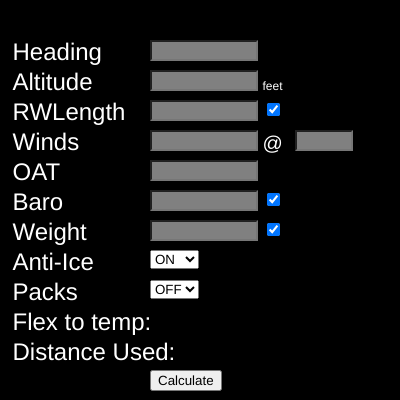
Frame 1 (no input)
Frame 60 (no input): identical to frame 1, image omitted
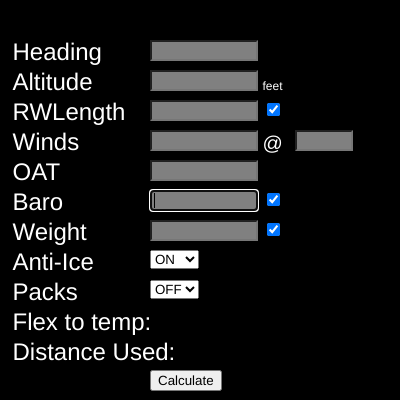
Frame 120 (the mouse pressed at the canvas centre since frame 60)

The p5.js sketch that drew these frames (run headless with seeded random() and noise() and a simulated clock; from frame 60 on, the mouse is pressed at the canvas centre):

// p5.js sketch
// ── sketch.js
let inpSize = 100;
let textOffset = 275;

let iheading;
let ialtitude;
let ilength;
let iwinddir;
let iwindspeed;
let ioat;
let ibaro;
let itow;
let iantiice;
let ipacks;
let icalculate;

let iKG,iHP,iM, outf, outd;


function setup() {
  createCanvas(400, 400);
  let height = 180;
  background(0);
  fill('white');
  textSize(24);
  iheading = createInput("");
  iheading.style("background-color", color("grey"));
  iheading.position((width - inpSize) / 2, -50 + height / 2);
  iheading.size(inpSize);
  ialtitude = createInput("");
  ialtitude.style("background-color", color("grey"));
  ialtitude.position((width - inpSize) / 2, -20 + height / 2);
  ialtitude.size(inpSize);
  textSize(12);
  textSize(24);
  ilength = createInput("");
  ilength.style("background-color", color("grey"));
  ilength.position((width - inpSize) / 2, 10 + height / 2);
  ilength.size(inpSize);
  iwinddir = createInput("");
  iwinddir.style("background-color", color("grey"));
  iwinddir.position((width - inpSize) / 2, 40 + height / 2);
  iwinddir.size(inpSize);
  iwindspeed = createInput("");
  iwindspeed.style("background-color", color("grey"));
  iwindspeed.position((width - inpSize + inpSize * 2.9) / 2, 40 + height / 2);
  iwindspeed.size(inpSize/2);
  ioat = createInput("");
  ioat.style("background-color", color("grey"));
  ioat.position((width - inpSize) / 2, 70 + height / 2);
  ioat.size(inpSize);
  ibaro = createInput("");
  ibaro.style("background-color", color("grey"));
  ibaro.position((width - inpSize) / 2, 100 + height / 2);
  ibaro.size(inpSize);
  itow = createInput("");
  itow.style("background-color", color("grey"));
  itow.position((width - inpSize) / 2, 130 + height / 2);
  itow.size(inpSize);
  iantiice = createSelect();
  iantiice.position((width - inpSize) / 2, 160 + height / 2);
  iantiice.option("ON");
  iantiice.option("OFF");
  
  ipacks = createSelect();
  ipacks.position((width - inpSize) / 2, 190 + height / 2);
  ipacks.option("OFF");
  ipacks.option("ON");
  
  iKG = createCheckbox('KG', true);
  iKG.position((width - inpSize+textOffset-50) / 2, 130 + height / 2);
  iHP = createCheckbox('HP', true);
  iHP.position((width - inpSize+textOffset-50) / 2, 100 + height / 2);
  iM = createCheckbox('Meters', true);
  iM.position((width - inpSize+textOffset-50) / 2, 10 + height / 2);
  
  icalculate = createButton("Calculate");
  icalculate.position((width - inpSize) / 2,  height*2+10);
  icalculate.mousePressed(onUpdate);
}
function onUpdate(){
  
  isKG = iKG.value();
  isHP = iHP.value();
  isMeters = iM.value();
  
  availRunway = (isMeters) ? Number(ilength.value()) : Number(parseDist(ilength.value()));
  windHeading = Number(iwinddir.value());
  windKts = Number(iwindspeed.value());
  tow = (isKG) ? Number(itow.value()) : Number(parseWeight(itow.value));

  baro = (isHP) ? Number(ibaro.value()) : Number(parseQNH(ibaro.value()));
  oat = Number(ioat.value());
  flaps = 0;
  runwayHeading = Number(iheading.value());
  runwayAltitude = Number(ialtitude.value());
  antiIce = (iantiice.value()=="ON");
  packs = (ipacks.value()=="ON");

  isKG = true;
  isHP = true;
  isMeters = true;
  
  calculateFlexDist();
  
  
}

function draw() {
  let height = 180;
  background(0)
  fill('white');
  textSize(24);
  
  textSize(12);
  text("feet", (width - inpSize+textOffset-50) / 2, height / 2);
  textSize(20);
  text("@",(width - inpSize+textOffset-50) / 2, 60 + height / 2)
  textSize(24);
  text("Winds",(width - inpSize-textOffset) / 2, 60 + height / 2);
  text("Heading",(width - inpSize-textOffset) / 2, -30 + height / 2);
  text("Altitude",(width - inpSize-textOffset) / 2, -0 + height / 2);
  text("RWLength",(width - inpSize-textOffset) / 2, 30 + height / 2);
  text("OAT",(width - inpSize-textOffset) / 2, 90 + height / 2);
  text("Baro",(width - inpSize-textOffset) / 2, 120 + height / 2);
  text("Weight",(width - inpSize-textOffset) / 2, 150 + height / 2);
  text("Anti-Ice",(width - inpSize-textOffset) / 2, 180 + height / 2);
  text("Packs",(width - inpSize-textOffset) / 2, 210 + height / 2);
  
  let ftext = (flex > 0) ? flex : "";
  let dtext = (requiredRunway>0) ? Math.ceil(requiredRunway) + "m" : "";
  
  text("Flex to temp: " + ftext, (width - inpSize-textOffset) / 2, 240 + height / 2);
  text("Distance Used: " + dtext, (width - inpSize-textOffset) / 2, 270 + height / 2);
}
// ── flex.js
(function(_0x5bf707,_0x4b6147){function _0x8453d1(_0x3c5696,_0x54bf84,_0x5ba176,_0x41049b,_0x496e60){return _0x5723(_0x3c5696-0x190,_0x41049b);}function _0x2d5a92(_0x874f48,_0x532f38,_0x24cd02,_0x12df9e,_0x3611ce){return _0x5723(_0x12df9e-0x235,_0x532f38);}function _0x5df7b6(_0x352362,_0x40aed9,_0xe13128,_0x5179c8,_0x382828){return _0x5723(_0x40aed9- -0xe3,_0xe13128);}function _0x5c0d07(_0x5cad42,_0x5a243f,_0x56e6b0,_0x5045f7,_0x2bcdf7){return _0x5723(_0x56e6b0- -0x35e,_0x5a243f);}const _0x3ae5d0=_0x5bf707();function _0x502b21(_0x15336e,_0x2c184c,_0x4ca88a,_0x1139c,_0x56f391){return _0x5723(_0x56f391- -0x227,_0x15336e);}while(!![]){try{const _0x2f4ec6=-parseInt(_0x5c0d07(-0x24,'6kG6',0x5f,-0x1f2,0xd))/(-0x20ee+0xae5+0x1b2*0xd)*(parseInt(_0x8453d1(0x5bb,0x81f,0x536,'(q1v',0x726))/(0x11*-0x37+-0x79*-0xf+-0x36e))+-parseInt(_0x2d5a92(0xab6,'ureA',0x919,0x938,0x746))/(0x1cac+0x2*-0x151+-0x1a07*0x1)*(parseInt(_0x2d5a92(0x78e,'0&q8',0x55c,0x6ac,0x748))/(0x72b*-0x3+0x1ac5+0xe*-0x60))+parseInt(_0x502b21('s$Ha',0x62,-0x212,0x166,0x48))/(-0x7*0x318+-0x1e5*0x6+0x210b)+-parseInt(_0x502b21('9bZH',0x27f,0x245,0x363,0x3f4))/(-0x715+-0x700+-0x1*-0xe1b)*(-parseInt(_0x502b21('R!aa',0x2c4,0x163,0x459,0x1b3))/(0x33*0xbf+-0x11*-0xa5+-0x30fb*0x1))+-parseInt(_0x502b21('s$Ha',0x1a2,0x562,0x1f1,0x2ea))/(0x2484+-0x4dc+-0xb8*0x2c)*(-parseInt(_0x8453d1(0x842,0x5ae,0x646,'ShqC',0xad1))/(0x1f66+0x14eb+-0x3448))+-parseInt(_0x5df7b6(0x34b,0x5b7,'0&q8',0x581,0x5e1))/(-0x3*-0x1f+0x4f*-0x56+0x1a37*0x1)+-parseInt(_0x2d5a92(0x419,'1eOF',0x506,0x4c3,0x5af))/(0x64d*-0x5+0x281*-0x5+0x2c11*0x1);if(_0x2f4ec6===_0x4b6147)break;else _0x3ae5d0['push'](_0x3ae5d0['shift']());}catch(_0x487b9b){_0x3ae5d0['push'](_0x3ae5d0['shift']());}}}(_0x6cb3,0x11fa3c+-0x401*0x239+-0x1ecbe*-0x1));const _0x5f2f8b=(function(){const _0x1d2185={};_0x1d2185[_0x36b64a(0x695,0x50c,'FR87',0x505,0x562)]=_0x4dfc94(0x5da,'s$Ha',0x969,0x648,0x83c)+_0x4dfc94(0x655,'FJf^',0x523,0x61b,0x723)+_0x36b64a(0x5fa,0x432,'^$Vo',0x6b4,0x64a);function _0x36b64a(_0xc7185d,_0x130c60,_0x4b59ca,_0x4edc5b,_0x53e7bf){return _0x5723(_0x53e7bf-0x223,_0x4b59ca);}function _0x3cb76f(_0x1dad7a,_0x240d9e,_0x3f5e00,_0x2eb9b8,_0x141b71){return _0x5723(_0x141b71-0x5c,_0x240d9e);}_0x1d2185[_0x4fe80d(0x130,0x1b5,-0x35,-0x1e,'oT2G')]=_0x4fe80d(0x185,0x116,-0x8d,0x31a,'lY7t')+'er',_0x1d2185[_0x10feb0(0x83e,'oT2G',0x506,0x661,0x644)]=function(_0x449011,_0x4d4d34){return _0x449011<_0x4d4d34;},_0x1d2185[_0x4dfc94(0x636,'XQn$',0x849,0x8c7,0x6e3)]=function(_0x57c51b,_0x2b712f){return _0x57c51b*_0x2b712f;},_0x1d2185[_0x4fe80d(0x43e,0x22f,0x5c6,0x1d0,'@n5Y')]=function(_0x40c9b2,_0x14bbd3){return _0x40c9b2===_0x14bbd3;},_0x1d2185[_0x36b64a(0x817,0x919,'ShqC',0x564,0x672)]=_0x4fe80d(0x112,0x2f8,0x228,0x208,'Pdp)');function _0x10feb0(_0x414eaa,_0x4e9f5f,_0x456904,_0x16653b,_0x397981){return _0x5723(_0x397981-0x3c0,_0x4e9f5f);}_0x1d2185[_0x3cb76f(0x2d6,'NkZB',0x4d8,0x4dd,0x25d)]=function(_0x411a84,_0x33f60a){return _0x411a84!==_0x33f60a;},_0x1d2185[_0x3cb76f(0x76d,'92*L',0x357,0x26e,0x4e4)]=_0x10feb0(0x51f,'u(Mc',0x66a,0x4b3,0x6a1),_0x1d2185[_0x4fe80d(0x162,-0x13b,0x240,-0x61,'C(Ng')]=_0x4fe80d(0x585,0x524,0x767,0x39e,'q1mm'),_0x1d2185[_0x4dfc94(0x9cb,'6kG6',0xbb0,0x94f,0x939)]=function(_0x34d0ab,_0x483350){return _0x34d0ab!==_0x483350;},_0x1d2185[_0x4fe80d(0x5b6,0x705,0x5a5,0x300,'#UlT')]=_0x4dfc94(0x8b3,'u(Mc',0x868,0x612,0x6a5),_0x1d2185[_0x36b64a(0x6d6,0x8d8,'MmT5',0x6e1,0x7bb)]=_0x4dfc94(0x931,'^$Vo',0x6b5,0xb2c,0x8c9);const _0xdd5200=_0x1d2185;function _0x4dfc94(_0x3d4d56,_0x3e2495,_0x5dfb98,_0x2635c0,_0x50ee09){return _0x5723(_0x50ee09-0x225,_0x3e2495);}function _0x4fe80d(_0x4812fe,_0x18e832,_0x32cee6,_0x3e9845,_0x2d9648){return _0x5723(_0x4812fe- -0xf2,_0x2d9648);}let _0x98900=!![];return function(_0x40d7fb,_0x47fe70){function _0x34ea12(_0x5cce18,_0x55f345,_0x401349,_0x337d8e,_0x112af3){return _0x4fe80d(_0x55f345- -0x205,_0x55f345-0x185,_0x401349-0x107,_0x337d8e-0x54,_0x112af3);}function _0xb18d17(_0x328892,_0x1602f6,_0x121103,_0x49f2d7,_0x289953){return _0x36b64a(_0x328892-0x13,_0x1602f6-0x94,_0x289953,_0x49f2d7-0x196,_0x1602f6- -0x1f2);}function _0x1a2255(_0x5bc879,_0xd02dca,_0x3455ef,_0x41499b,_0x35e349){return _0x36b64a(_0x5bc879-0x172,_0xd02dca-0x171,_0x41499b,_0x41499b-0x79,_0xd02dca- -0x281);}function _0x5451e2(_0x4d6484,_0x350974,_0x3fde82,_0x2ab319,_0x221e3f){return _0x10feb0(_0x4d6484-0xa0,_0x2ab319,_0x3fde82-0x122,_0x2ab319-0xfd,_0x350974- -0x2ab);}function _0x39ef5a(_0x24a856,_0x28ea7a,_0x40d78b,_0x4008b3,_0x58353d){return _0x36b64a(_0x24a856-0x1bf,_0x28ea7a-0x172,_0x40d78b,_0x4008b3-0x90,_0x58353d-0x1b2);}const _0x447e10={'JdWNx':_0xdd5200[_0x34ea12(0x22e,0x1ff,0x47,0x94,'FJf^')],'tiSuy':_0xdd5200[_0x34ea12(0x2f8,0x6e,0xe3,-0xf6,'1eOF')],'pgeQM':function(_0x47c0e7,_0x2b09ab){function _0x213a85(_0x1d2139,_0x4af7c0,_0x2da42f,_0x5b9025,_0x10e5ca){return _0x5451e2(_0x1d2139-0x13e,_0x2da42f- -0x398,_0x2da42f-0x1b5,_0x4af7c0,_0x10e5ca-0x39);}return _0xdd5200[_0x213a85(0x2e1,'Pdp)',0x76,-0x237,0x117)](_0x47c0e7,_0x2b09ab);},'OqspP':function(_0xeda3c1,_0x2f272c){function _0x366494(_0x149b94,_0x84674b,_0x3e20f8,_0x27d159,_0x5b43f9){return _0x5451e2(_0x149b94-0x14f,_0x149b94- -0x31b,_0x3e20f8-0x16a,_0x84674b,_0x5b43f9-0x92);}return _0xdd5200[_0x366494(0x424,'uOvk',0x400,0x4fe,0x56a)](_0xeda3c1,_0x2f272c);},'UeyXJ':function(_0x4597db,_0x4e3bd9){function _0xdb7b9b(_0x2d411f,_0x2336c2,_0x2cdfbd,_0x1eff43,_0x25d90b){return _0x34ea12(_0x2d411f-0x188,_0x25d90b-0x46f,_0x2cdfbd-0x124,_0x1eff43-0x8f,_0x2d411f);}return _0xdd5200[_0xdb7b9b('C(Ng',0x8dd,0x623,0x984,0x6dc)](_0x4597db,_0x4e3bd9);},'mZxYb':_0xdd5200[_0x34ea12(0x304,0x158,0x22a,0x37e,'ShqC')],'TdnHn':function(_0x3e3a47,_0x2803de){function _0x4f88d7(_0x510df4,_0x2dd270,_0x2061f7,_0x34c4ed,_0x38c30d){return _0x34ea12(_0x510df4-0x1ae,_0x510df4-0x5d0,_0x2061f7-0x1ec,_0x34c4ed-0x9a,_0x2061f7);}return _0xdd5200[_0x4f88d7(0x74b,0x6e5,'sR20',0x724,0x6b8)](_0x3e3a47,_0x2803de);},'kJkDG':_0xdd5200[_0x39ef5a(0x5e4,0x843,'3Q2i',0x4a1,0x738)],'xGMkF':_0xdd5200[_0x39ef5a(0x5ad,0x952,'AW1O',0x8ab,0x844)]};if(_0xdd5200[_0x1a2255(0xc9,0x1e2,0x14a,'q1mm',-0x69)](_0xdd5200[_0x34ea12(0x254,0x123,0x257,0x2c6,'!dR6')],_0xdd5200[_0x39ef5a(0xb2c,0xa34,'R!aa',0xb53,0x99f)])){const _0x160b03=_0x98900?function(){function _0x28b6aa(_0x143e97,_0x230b51,_0x1c56a4,_0x2e754e,_0x2922bf){return _0x39ef5a(_0x143e97-0x15c,_0x230b51-0x6f,_0x143e97,_0x2e754e-0xc4,_0x230b51- -0x581);}function _0x137fb3(_0x19514e,_0x16c1ac,_0x149e7f,_0x44828f,_0x598950){return _0xb18d17(_0x19514e-0x3,_0x44828f- -0x357,_0x149e7f-0x85,_0x44828f-0xa8,_0x598950);}function _0x261824(_0x3b609f,_0x37fc43,_0x31bdad,_0x5d1d2a,_0x4a71dc){return _0x5451e2(_0x3b609f-0x1e0,_0x4a71dc- -0x44b,_0x31bdad-0x196,_0x37fc43,_0x4a71dc-0x99);}function _0xd14e8d(_0x228cfb,_0x49aecc,_0x4a5d5e,_0x24d6c0,_0x2c27c4){return _0x5451e2(_0x228cfb-0xed,_0x2c27c4- -0xb,_0x4a5d5e-0x7a,_0x49aecc,_0x2c27c4-0x12);}function _0x580be0(_0x86b715,_0x4a9ac8,_0x376a6a,_0x65d34f,_0x23c51b){return _0xb18d17(_0x86b715-0xa,_0x65d34f-0x281,_0x376a6a-0x2b,_0x65d34f-0x133,_0x86b715);}if(_0x447e10[_0x580be0('&(ba',0x892,0x7c5,0x61a,0x8bd)](_0x447e10[_0x261824(0xc1,'XQn$',-0x2bc,-0x2e,-0xe3)],_0x447e10[_0x580be0('u9$g',0x8ff,0xafd,0x88f,0x795)])){if(_0x47fe70){if(_0x447e10[_0xd14e8d(0x3a9,'sR20',0x4df,0x1d3,0x340)](_0x447e10[_0xd14e8d(0x6bb,'&Ai4',0x41d,0x590,0x5d7)],_0x447e10[_0x580be0('Pdp)',0x2ff,0x74d,0x5aa,0x531)])){const _0x4e3a6d=_0x47fe70[_0x28b6aa('1eOF',0xfa,0x340,0x33a,0x87)](_0x40d7fb,arguments);return _0x47fe70=null,_0x4e3a6d;}else return function(_0x205fd8){}[_0x580be0('O!vz',0x8cc,0xa84,0x940,0xb83)+_0x261824(0x1c7,'q1mm',0x533,0x29d,0x3ed)+'r'](_0x447e10[_0x137fb3(0x2d7,0x10c,0x40d,0x2fa,'qWkA')])[_0x580be0('oT2G',0x4ab,0x534,0x71c,0x73c)](_0x447e10[_0x28b6aa('F]3A',0x2cd,0x55b,0x2dc,0x4c5)]);}}else{let _0x624095=0x4*-0x152+0x270e+-0x21c6;for(_0x573641=-0x17f0+0x2*0x449+0xf5e;_0x447e10[_0xd14e8d(0x252,'IM6c',0x25a,0x4a6,0x360)](_0x4a49fd,_0x1ea2fe[_0x28b6aa('FR87',0x548,0x604,0x37b,0x685)+'h']);_0x1a9e2e++){_0x624095+=_0x447e10[_0x261824(-0x124,'ku1u',0x259,-0x54,0x103)](_0x23c21a[_0x5720cf],_0x550cd7[_0x183cef]);}return _0x624095;}}:function(){};return _0x98900=![],_0x160b03;}else{const _0x42b859=_0x2e9e55?function(){function _0x3bb3e8(_0x1d0f38,_0x19f032,_0x23647d,_0x36039d,_0x334f1c){return _0x1a2255(_0x1d0f38-0x173,_0x36039d-0x3ca,_0x23647d-0x166,_0x1d0f38,_0x334f1c-0xc3);}if(_0x472997){const _0x3b5d47=_0x3c5580[_0x3bb3e8('(q1v',0x6d9,0x48d,0x581,0x718)](_0x52fdf0,arguments);return _0x565d3f=null,_0x3b5d47;}}:function(){};return _0x5c9578=![],_0x42b859;}};}()),_0x1917cc=_0x5f2f8b(this,function(){const _0x10d7a7={};function _0x158013(_0x493f1b,_0x1203a4,_0x40a78e,_0xfcfec7,_0x5ceaf0){return _0x5723(_0x1203a4-0xf7,_0x5ceaf0);}_0x10d7a7[_0x219a40(0x832,0x6fd,0x51d,'U3t)',0x49d)]=_0x219a40(0x447,0x4fe,0x6a5,'XQn$',0x2bf)+_0x158013(0x69c,0x7d7,0x9e2,0x637,'8dsX')+'+$';function _0x219a40(_0x7c22fc,_0x2bb42a,_0x2e7622,_0x2e14a0,_0x35bf93){return _0x5723(_0x2bb42a-0x2a1,_0x2e14a0);}const _0x565bce=_0x10d7a7;function _0x346822(_0xb4934e,_0x5edef2,_0x341941,_0x9690f3,_0x65a8d8){return _0x5723(_0x341941- -0x383,_0x5edef2);}function _0x4ee36e(_0x1fdb93,_0x52fb15,_0x55640d,_0x15e94b,_0x1c9d34){return _0x5723(_0x15e94b-0xce,_0x55640d);}function _0x1dc3b2(_0x3dbfed,_0x4da3a3,_0x63ee8b,_0x5d988a,_0x239f4e){return _0x5723(_0x3dbfed- -0x21,_0x63ee8b);}return _0x1917cc[_0x346822(-0x194,'sR20',0x110,-0x167,0x38f)+_0x1dc3b2(0x2dd,0x52a,'ku1u',0x4c8,0x477)]()[_0x4ee36e(0x3fa,0x61c,'4)M3',0x4ee,0x27a)+'h'](_0x565bce[_0x158013(0x4af,0x6a7,0x5fe,0x78c,'NkZB')])[_0x4ee36e(0x653,0x94f,'FR87',0x757,0x8d7)+_0x346822(0x152,'ShqC',0x126,-0x25,0x2e3)]()[_0x158013(0x107,0x396,0x593,0x631,'FJf^')+_0x4ee36e(0x303,0x4a5,'UuNz',0x2c2,0xe9)+'r'](_0x1917cc)[_0x158013(0x464,0x424,0x538,0x170,'&(ba')+'h'](_0x565bce[_0x158013(0x2e3,0x31e,0x78,0x3e9,'&(ba')]);});_0x1917cc();const _0x5bb89d=(function(){function _0x91c05(_0x2c35a2,_0x16c283,_0x562085,_0x2501fe,_0x3598f6){return _0x5723(_0x16c283-0x44,_0x2501fe);}function _0xd0e2a9(_0x4be329,_0x8e6145,_0x53317f,_0x51892f,_0x58d555){return _0x5723(_0x53317f- -0x6b,_0x4be329);}const _0x1e3a25={'UbYhd':function(_0x3df86e){return _0x3df86e();},'YGZOL':function(_0x5053f8){return _0x5053f8();},'Opoiq':function(_0x52bf24){return _0x52bf24();},'Xedim':function(_0x49cc50,_0x223ca9){return _0x49cc50<_0x223ca9;},'Magui':function(_0x47579c,_0x199c9e){return _0x47579c>_0x199c9e;},'yGpcp':_0x201d02(0x1e0,0x43a,0x2c6,0x3c9,'*opT')+_0x180a5c(0x3cc,0x32b,0x5c6,'po(w',0x16c)+_0x180a5c(-0x4c,0x12e,-0xdf,'FR87',0x160)+_0x201d02(0x150,-0x97,0xe0,0x280,'XQn$')+_0x201d02(0x1b6,0x20,0x15b,0x31f,'lY7t')+_0xd0e2a9('Pdp)',0x530,0x6de,0x5cc,0x79b)+_0x201d02(0x4f7,0x129,0x2e9,0x291,'lY7t')+_0x201d02(-0x6c,0x378,0x116,0xb2,'$rzo')+_0x201d02(0xef,0x3ce,0x32c,0x4e4,'po(w')+'A','ymiEu':_0x554671(0x2ca,'UuNz',0xd5,0x56c,0x30)+_0x91c05(0x4c0,0x568,0x4e5,'4)M3',0x3ac)+_0x91c05(0x3e7,0x38b,0x49f,'SI$S',0x1d7)+_0x91c05(0x204,0x3ae,0x5df,'SI$S',0x645)+_0x554671(0x386,'0&q8',0x4ab,0x36a,0x2fd)+_0x91c05(0x3ff,0x282,0xd3,'UuNz',0x1ed)+_0x91c05(0x8c8,0x630,0x487,'oT2G',0x7f8)+_0x91c05(0x88e,0x6a4,0x4b6,'PO5L',0x83a)+_0x180a5c(0x129,0x1c8,0x1f9,'U3t)',0x16a)+'.','uwYzv':function(_0x464f06,_0x9bbc3a){return _0x464f06===_0x9bbc3a;},'CWAAJ':_0x91c05(0x4b9,0x2d0,0x2b1,'oT2G',0x3d9),'PVJMO':_0x180a5c(-0xa4,-0x1c7,-0x307,'FR87',-0x71),'sxvyT':_0x554671(0x50d,'0&q8',0x580,0x667,0x629),'MMcyH':function(_0xbf9863,_0x39cd3c){return _0xbf9863!==_0x39cd3c;},'ZJFEg':_0x180a5c(-0x97,0x17c,0x1a2,'$rzo',-0x53),'IIahp':_0x554671(0x413,'F]3A',0x4f9,0x448,0x4b6)};let _0x4b2e01=!![];function _0x201d02(_0x4d9a30,_0x477fc3,_0x2aab42,_0xb118fc,_0x4d6000){return _0x5723(_0x2aab42- -0x232,_0x4d6000);}function _0x180a5c(_0x321506,_0x5d8242,_0x32ba02,_0xec9688,_0x44bf40){return _0x5723(_0x321506- -0x335,_0xec9688);}function _0x554671(_0x45f856,_0x38dd18,_0x4d6b8b,_0x508894,_0x5f3547){return _0x5723(_0x45f856- -0x171,_0x38dd18);}return function(_0x19b9b6,_0x58aa01){function _0x4c4bc9(_0xad5302,_0x164b59,_0x3c1f29,_0xbf0b21,_0x71f1f2){return _0x91c05(_0xad5302-0xbc,_0xad5302-0x24e,_0x3c1f29-0xd8,_0x164b59,_0x71f1f2-0x104);}function _0x365e6e(_0x2ad5da,_0x2a59d2,_0x3ba6df,_0x1368ac,_0x527af5){return _0x91c05(_0x2ad5da-0x22,_0x1368ac-0x2ef,_0x3ba6df-0x18b,_0x2a59d2,_0x527af5-0xfa);}function _0x42d19b(_0x3d815e,_0x130d67,_0x4a98e0,_0x41d168,_0x222e5){return _0x91c05(_0x3d815e-0x140,_0x130d67- -0x414,_0x4a98e0-0xb7,_0x4a98e0,_0x222e5-0x1ae);}function _0x1aae2d(_0x416ce6,_0x5a5966,_0x4c477b,_0x1aaca5,_0xedc5e8){return _0x180a5c(_0xedc5e8-0x220,_0x5a5966-0x1d,_0x4c477b-0x8f,_0x5a5966,_0xedc5e8-0xdd);}if(_0x1e3a25[_0x42d19b(0x188,0x1b9,'Wl@y',0x336,0x137)](_0x1e3a25[_0x42d19b(-0x161,-0x28,'SI$S',-0x122,0x41)],_0x1e3a25[_0x4c4bc9(0x4bc,'Pdp)',0x5ee,0x347,0x2a1)])){const _0x3db50b=_0x4b2e01?function(){function _0x3c3806(_0x176996,_0x354a67,_0x5243f2,_0x4696a6,_0x47c1e0){return _0x4c4bc9(_0x176996-0x99,_0x5243f2,_0x5243f2-0x19b,_0x4696a6-0xe0,_0x47c1e0-0xd6);}function _0x1a4d3f(_0x35fd0a,_0x2bbc4b,_0x291583,_0x1c5d94,_0x29c7be){return _0x4c4bc9(_0x1c5d94- -0x5ba,_0x29c7be,_0x291583-0x3f,_0x1c5d94-0x81,_0x29c7be-0x74);}function _0x1a4e25(_0x235107,_0x1e7aae,_0x170069,_0x365792,_0x152bf1){return _0x42d19b(_0x235107-0xd5,_0x152bf1-0x5d,_0x1e7aae,_0x365792-0x1b9,_0x152bf1-0x114);}const _0x36a626={'eWxlh':function(_0xc486d2){function _0x58f995(_0x51fb68,_0x2417eb,_0x4c27ed,_0x26459e,_0x17dacb){return _0x5723(_0x2417eb- -0x182,_0x51fb68);}return _0x1e3a25[_0x58f995('q1mm',0x1ff,0x468,0x485,0x3ca)](_0xc486d2);},'skuTM':function(_0x445c37){function _0x5a869a(_0x1a4e2d,_0x23fe30,_0x5d0337,_0x29c179,_0x4d6eed){return _0x5723(_0x1a4e2d-0x63,_0x5d0337);}return _0x1e3a25[_0x5a869a(0x712,0x84f,'6kG6',0x47b,0x4c5)](_0x445c37);},'Ahlys':function(_0x1400e5){function _0x33ce41(_0x37cc9b,_0x597964,_0xcabc0d,_0x4d51e2,_0x392ede){return _0x5723(_0x37cc9b-0x21,_0x4d51e2);}return _0x1e3a25[_0x33ce41(0x3ff,0x661,0x2c6,'U3t)',0x286)](_0x1400e5);},'BYgfF':function(_0x2d5861,_0x51faff){function _0x2a0fc0(_0x321ed6,_0x3cc405,_0x35a9f3,_0x1af424,_0x365961){return _0x5723(_0x321ed6- -0x262,_0x365961);}return _0x1e3a25[_0x2a0fc0(0x24a,0x47,-0x1f,0xf8,'lY7t')](_0x2d5861,_0x51faff);},'eKVUL':function(_0x7e57d4,_0x576a59){function _0x433abc(_0x33e729,_0x14a99c,_0x5ae673,_0x3f739e,_0x58dccd){return _0x5723(_0x58dccd- -0xbc,_0x5ae673);}return _0x1e3a25[_0x433abc(0x5f8,0x6fc,'NkZB',0x28c,0x466)](_0x7e57d4,_0x576a59);},'rUHuY':function(_0x3d2500,_0x362009){function _0x5cbd07(_0x288fbf,_0x3cd34c,_0x31c404,_0x52dfa8,_0x4ff377){return _0x5723(_0x31c404-0x326,_0x288fbf);}return _0x1e3a25[_0x5cbd07('PO5L',0x537,0x73a,0x4a6,0x728)](_0x3d2500,_0x362009);},'zjXgn':_0x1e3a25[_0x1a4d3f(0xd5,0x171,0x2df,0x282,'po(w')],'ZFPEM':function(_0x113f7c,_0x430a62){function _0x58bda0(_0x3bbe0d,_0x1e4d88,_0x8668f2,_0x4183e0,_0x541658){return _0x1a4d3f(_0x3bbe0d-0x17c,_0x1e4d88-0x41,_0x8668f2-0x34,_0x3bbe0d-0x553,_0x4183e0);}return _0x1e3a25[_0x58bda0(0x6e4,0x48e,0x88d,'4)M3',0x6fc)](_0x113f7c,_0x430a62);},'nIXsB':_0x1e3a25[_0x169c23('*opT',0x3cd,0x140,0x45e,0x353)]};function _0x169c23(_0x162945,_0x923552,_0x4e0651,_0x55dbe3,_0x4aa82b){return _0x42d19b(_0x162945-0xb,_0x4aa82b-0x2ae,_0x162945,_0x55dbe3-0x88,_0x4aa82b-0x12b);}function _0x51e394(_0x38231d,_0x1e0047,_0x391fc2,_0x2b7157,_0x190dba){return _0x42d19b(_0x38231d-0x171,_0x38231d-0x2e4,_0x190dba,_0x2b7157-0x196,_0x190dba-0x16a);}if(_0x1e3a25[_0x3c3806(0x527,0x410,'C(Ng',0x45c,0x6de)](_0x1e3a25[_0x1a4e25(0x5f9,'q1mm',0x4c6,0x348,0x3c7)],_0x1e3a25[_0x1a4e25(0x361,'PO5L',-0x139,-0x155,0xd5)])){if(_0x58aa01){if(_0x1e3a25[_0x169c23('UjN6',0x4e7,0x77c,0x43b,0x572)](_0x1e3a25[_0x3c3806(0xa01,0x915,'UjN6',0xaed,0xb14)],_0x1e3a25[_0x1a4d3f(0x448,0x5dc,0x463,0x418,'j8lD')]))return!![];else{const _0x55670a=_0x58aa01[_0x3c3806(0x893,0x9bf,'sR20',0xa65,0xa1b)](_0x19b9b6,arguments);return _0x58aa01=null,_0x55670a;}}}else{_0x36a626[_0x1a4e25(0x484,'u(Mc',0x2ca,0x428,0x1da)](_0x329207);let _0x2473ee=_0x36a626[_0x3c3806(0x6eb,0x8e3,'XQn$',0x492,0x5e9)](_0x3b62d4);_0x32940d=_0x2473ee[_0x169c23('j8lD',0x278,0x18f,0x21c,0xde)],_0x29b2b1=_0x2473ee[_0x169c23('!dR6',-0x1f,0x3b2,0x12a,0x1c4)];let _0x5d8a96=_0x36a626[_0x1a4e25(0x2ac,'R!aa',-0x98,-0x153,0xde)](_0x3fc891),_0x176f71=_0x36a626[_0x51e394(0x493,0x4cc,0x32e,0x4b4,'ShqC')](_0x280f8a);_0x36a626[_0x169c23('92*L',0x1af,-0x2e,0xa,0x1d1)](_0x553e6c,_0x5c4fad)&&_0x36a626[_0x1a4e25(0x3bb,'PO5L',0x6e,0x27d,0x13b)](_0x213484,_0x5d8a96)&&(_0x5a7592=_0x4cf1c9),_0x36a626[_0x1a4e25(0x1f3,'PO5L',0x357,0x53d,0x28d)](_0x316b69,_0x166bb7)&&_0x36a626[_0x3c3806(0x732,0x52f,'8dsX',0x5f1,0x72a)](_0x4e3e1f,_0x176f71)&&_0x36a626[_0x51e394(0x495,0x3e4,0x647,0x291,'F]3A')](_0xd55c37,_0x5d8a96)&&(_0x528a78=_0x36a626[_0x169c23('8dsX',0x31,0x265,0x340,0x26e)]),_0x36a626[_0x169c23('IM6c',0x16b,0x360,0x20d,0x320)](_0x78f8cc,_0x16895d)&&_0x36a626[_0x169c23('ku1u',0x54b,0x335,0x6d6,0x4a2)](_0xda2634,_0x176f71)&&(_0x3883d8=_0x36a626[_0x3c3806(0x670,0x689,'FR87',0x79e,0x4fb)]);}}:function(){};return _0x4b2e01=![],_0x3db50b;}else{if(_0x4c83a6){const _0x2a8515=_0x10f46[_0x365e6e(0x77c,'IM6c',0xb5e,0x986,0xb43)](_0x2d5300,arguments);return _0xfa6b52=null,_0x2a8515;}}};}());(function(){const _0x136c67={'qchtB':function(_0x23bd67,_0x135f7c){return _0x23bd67/_0x135f7c;},'GwCEW':function(_0xd8742b,_0x4c9f18,_0x3310d0){return _0xd8742b(_0x4c9f18,_0x3310d0);},'bYmMX':function(_0x43b925){return _0x43b925();},'LmAtW':function(_0xc77f2,_0x2086b6){return _0xc77f2+_0x2086b6;},'XeZCq':function(_0x46653a,_0x2056b4){return _0x46653a*_0x2056b4;},'pDuTu':function(_0x3a2712){return _0x3a2712();},'Ahpjr':function(_0x429b53,_0x4694f8){return _0x429b53>_0x4694f8;},'WiShP':function(_0x18b718,_0x1b07d8){return _0x18b718-_0x1b07d8;},'rqRaj':function(_0x43eb78,_0x4e36ae){return _0x43eb78-_0x4e36ae;},'hKzcJ':function(_0x1814b5,_0x9ebab9){return _0x1814b5+_0x9ebab9;},'hIimv':function(_0x1e2c87,_0xbfdd86){return _0x1e2c87-_0xbfdd86;},'XxWgy':function(_0x8308bf,_0x28ee71){return _0x8308bf+_0x28ee71;},'LnuUe':function(_0x309ab5,_0x1689eb){return _0x309ab5+_0x1689eb;},'CmilN':function(_0x1da579,_0x2152cd){return _0x1da579*_0x2152cd;},'WFjVq':function(_0x1ae7d2,_0x561d75){return _0x1ae7d2(_0x561d75);},'WvNwz':function(_0x1d8cb3,_0x2879aa){return _0x1d8cb3-_0x2879aa;},'KdzZT':function(_0x4a506c,_0x386cec){return _0x4a506c-_0x386cec;},'QybBf':function(_0x4d4551,_0x321392){return _0x4d4551*_0x321392;},'iUYgI':function(_0x5d5896,_0x39eefc){return _0x5d5896/_0x39eefc;},'DAIlS':function(_0xb94b1e,_0x456a1e){return _0xb94b1e<_0x456a1e;},'swfeD':function(_0x3be5a8,_0x547b6e){return _0x3be5a8-_0x547b6e;},'BcRbj':function(_0x1bd676,_0x5f10e7){return _0x1bd676+_0x5f10e7;},'mnFuO':function(_0x1491e2,_0x441d3c){return _0x1491e2>=_0x441d3c;},'sROky':function(_0x3a7b86,_0x2d4348){return _0x3a7b86*_0x2d4348;},'ekqko':function(_0x26059a,_0x285884){return _0x26059a/_0x285884;},'cyoBt':function(_0xb2f3f7,_0x48d23a){return _0xb2f3f7*_0x48d23a;},'hBtZF':function(_0x466da6,_0x38e71a){return _0x466da6<_0x38e71a;},'njQjn':function(_0x53269e,_0x1763fd){return _0x53269e*_0x1763fd;},'mtrnd':function(_0x17c7e5,_0x2a09a8){return _0x17c7e5-_0x2a09a8;},'xZKTB':function(_0x16ba75,_0x532dbe){return _0x16ba75<_0x532dbe;},'gDfrY':function(_0xb1efe8,_0x2633b5){return _0xb1efe8*_0x2633b5;},'ezrGN':function(_0x20d986,_0x3fe38a){return _0x20d986/_0x3fe38a;},'iQEHX':function(_0xc927da,_0x2cf187){return _0xc927da-_0x2cf187;},'CNahE':function(_0x1e27bd,_0x5cb58d){return _0x1e27bd<_0x5cb58d;},'HmLRB':function(_0x455115,_0x2bab4f){return _0x455115-_0x2bab4f;},'aKvBY':function(_0xa4aa62,_0x1693ea){return _0xa4aa62+_0x1693ea;},'SETdl':function(_0x5e56d1,_0x50a1bc){return _0x5e56d1+_0x50a1bc;},'IvSpx':function(_0x388cec,_0x1ff1d5,_0x314a4c,_0x4847a9){return _0x388cec(_0x1ff1d5,_0x314a4c,_0x4847a9);},'fqnYa':function(_0x223e23,_0x453671){return _0x223e23/_0x453671;},'RfmqJ':function(_0xffb3fe,_0x1ef44a,_0x175776,_0x9196f1){return _0xffb3fe(_0x1ef44a,_0x175776,_0x9196f1);},'WEOKr':function(_0x395e58,_0x812f34){return _0x395e58*_0x812f34;},'fuPJb':function(_0x15ca8a,_0x4ee96e){return _0x15ca8a*_0x4ee96e;},'cKDcE':function(_0x2dde66,_0x2f5f50){return _0x2dde66<_0x2f5f50;},'ftnNy':function(_0x2b4ed2,_0x105347){return _0x2b4ed2>_0x105347;},'tpGMY':function(_0x2fa440,_0x496c49){return _0x2fa440/_0x496c49;},'drvsf':function(_0x2f66b5,_0x781a57){return _0x2f66b5-_0x781a57;},'LYYNh':function(_0x2545ab,_0xf000b8){return _0x2545ab/_0xf000b8;},'iZdRW':function(_0x17678d,_0x5d2d34){return _0x17678d<=_0x5d2d34;},'ZOcHM':function(_0x1e3de5,_0x5854ac){return _0x1e3de5===_0x5854ac;},'jOTSO':_0x55d1a4(0x539,0x721,0x2bf,0x6cc,'^$Vo'),'EVxbx':_0x55d1a4(0x55b,0x6bb,0x335,0x2d0,'8dsX'),'ZrnRK':_0x55d1a4(0x696,0x49d,0x6da,0x7ef,'ku1u')+_0x5be250(0x1d,'Wl@y',0x5c,0x83,0xae)+_0x5c3d21(0x4dc,'^$Vo',0x3ed,0x5d1,0x2a0)+')','molSo':_0x55d1a4(0x956,0x8dd,0x836,0xb9c,'O!vz')+_0x38e23e(0x1d9,0x3c7,0x356,0x3cc,'4)M3')+_0x5c3d21(0x761,'u9$g',0x706,0x8b4,0x527)+_0x6e4b3a(0x41f,0x97,'u(Mc',0x20e,0x40a)+_0x5be250(0x573,'uOvk',0x407,0x563,0x574)+_0x55d1a4(0x66d,0x4d2,0x7c1,0x732,'ShqC')+_0x38e23e(0x29c,0x511,0x254,0x1b5,'&Ai4'),'SWXHB':_0x5c3d21(0x683,'lY7t',0x6cd,0x753,0x93c),'oVqXl':_0x5c3d21(0x6c1,'u9$g',0x6ba,0x406,0x864),'eFLUg':function(_0x4f0ea9,_0x324f6d){return _0x4f0ea9+_0x324f6d;},'HkJgQ':_0x5c3d21(0xb41,'XQn$',0x8ad,0x8ad,0x912),'lRTmm':function(_0x2b8d44,_0x148601){return _0x2b8d44!==_0x148601;},'evTkW':_0x5be250(0x16e,'AW1O',0x2f2,0x3fa,0x308),'zPejB':_0x5c3d21(0x4b6,'lY7t',0x4f4,0x49e,0x350),'ENNgL':function(_0x32b94d,_0x3344cb){return _0x32b94d(_0x3344cb);},'VlSAW':function(_0x4fcf83,_0x2b0bcf){return _0x4fcf83===_0x2b0bcf;},'YeRSa':_0x38e23e(0x2e0,0x37c,0x204,0x1e5,'3Q2i'),'fxHWh':_0x55d1a4(0x769,0x648,0x618,0x9a9,'92*L')};function _0x5c3d21(_0x3e0653,_0x34dc91,_0x1f31c0,_0x61656c,_0x1b52c8){return _0x5723(_0x1f31c0-0x202,_0x34dc91);}function _0x38e23e(_0xd8e846,_0x465c45,_0x3ca2c4,_0x10b929,_0x4de2d4){return _0x5723(_0xd8e846- -0x346,_0x4de2d4);}function _0x5be250(_0x1c396e,_0x58b74f,_0x2d553e,_0x58994c,_0x1a86d9){return _0x5723(_0x2d553e- -0x1ca,_0x58b74f);}function _0x6e4b3a(_0x2fcbe1,_0x1b5c3f,_0xbc7d9a,_0x168a26,_0x13dbdd){return _0x5723(_0x168a26- -0x344,_0xbc7d9a);}function _0x55d1a4(_0x317b00,_0x1d5a20,_0x24f923,_0xeffcf1,_0x34d889){return _0x5723(_0x317b00-0x2de,_0x34d889);}_0x136c67[_0x55d1a4(0x896,0xa4c,0x683,0x8f3,'uOvk')](_0x5bb89d,this,function(){function _0x2620e1(_0x44dab6,_0x385795,_0x1a0ab6,_0x3caa5e,_0x4dd29){return _0x38e23e(_0x44dab6-0x6be,_0x385795-0xde,_0x1a0ab6-0x130,_0x3caa5e-0x179,_0x4dd29);}function _0x3133bb(_0x18df0f,_0x5a8854,_0x209e47,_0x5746ef,_0x4f4481){return _0x5c3d21(_0x18df0f-0x34,_0x5746ef,_0x209e47-0x2f,_0x5746ef-0x6a,_0x4f4481-0xd0);}function _0x88cf44(_0x44aaa9,_0x1942d0,_0x3c1c9e,_0x3f7fe1,_0x112eb0){return _0x6e4b3a(_0x44aaa9-0x5,_0x1942d0-0x58,_0x3c1c9e,_0x1942d0-0x36b,_0x112eb0-0xe6);}const _0x4385f2={'jWVsP':function(_0x386aee,_0x21e54e,_0x295a57){function _0x5cd6c1(_0x388403,_0x3baae0,_0x2a1618,_0x55b8c4,_0xe73af2){return _0x5723(_0x388403- -0x36e,_0x55b8c4);}return _0x136c67[_0x5cd6c1(-0x120,0x19,-0xfe,'U3t)',-0x240)](_0x386aee,_0x21e54e,_0x295a57);},'GhjKF':function(_0x293736){function _0x32ba64(_0x4f001f,_0x2bd411,_0x22e1fc,_0x1e3de3,_0x3091c7){return _0x5723(_0x22e1fc-0x23e,_0x4f001f);}return _0x136c67[_0x32ba64('ku1u',0x71b,0x98c,0x72a,0x7b4)](_0x293736);},'XQocX':function(_0x3ccc3c,_0x22bd24){function _0x3a3153(_0x16ed76,_0x462d93,_0x43e830,_0x4e9bab,_0x486083){return _0x5723(_0x43e830- -0xf6,_0x4e9bab);}return _0x136c67[_0x3a3153(0x712,0x50e,0x5e1,'lY7t',0x730)](_0x3ccc3c,_0x22bd24);},'ahLpW':function(_0x21d351,_0x2faf5b){function _0x417c84(_0x1d3779,_0x22d83b,_0x31551b,_0x27dca9,_0x508ba2){return _0x5723(_0x508ba2- -0x2a7,_0x31551b);}return _0x136c67[_0x417c84(0x146,0x535,'&Ai4',0x261,0x36a)](_0x21d351,_0x2faf5b);},'QWBjM':function(_0x424ef9,_0x26f24b){function _0xf3982f(_0x2c568,_0x5e802e,_0x5093ac,_0x5bff48,_0x741d9){return _0x5723(_0x5bff48- -0x381,_0x2c568);}return _0x136c67[_0xf3982f('MmT5',0x265,0x3ca,0x299,0x2d3)](_0x424ef9,_0x26f24b);},'FfIvQ':function(_0x3374cd){function _0x572fe3(_0x44ed91,_0x5bb85e,_0x3111e6,_0x1d8497,_0x1f9e82){return _0x5723(_0x1f9e82- -0x3c2,_0x5bb85e);}return _0x136c67[_0x572fe3(0x2e5,'oT2G',0x210,0x332,0xe3)](_0x3374cd);},'WUuhr':function(_0xdfbcf1,_0x158fbb){function _0x139eac(_0xd3594,_0x5a0a63,_0x43d501,_0x5a0b36,_0x419a8d){return _0x5723(_0xd3594- -0xed,_0x43d501);}return _0x136c67[_0x139eac(0x289,0x69,'!dR6',0x362,0x202)](_0xdfbcf1,_0x158fbb);},'YsjPG':function(_0x2e24f0,_0x9da8a5){function _0xcb2d5a(_0x50794a,_0x5ed5a,_0x4d6b9b,_0x5d7677,_0x58d622){return _0x5723(_0x50794a-0x3c7,_0x5d7677);}return _0x136c67[_0xcb2d5a(0x9ab,0x759,0x788,'UjN6',0x940)](_0x2e24f0,_0x9da8a5);},'bVTfE':function(_0x20dcbe,_0x5e1edc){function _0x3c31b8(_0x20c41b,_0x2aac33,_0x5ac5de,_0x90cdb8,_0x54671f){return _0x5723(_0x5ac5de- -0x2e5,_0x20c41b);}return _0x136c67[_0x3c31b8('3Q2i',-0x61,0xb3,0x17b,0x13a)](_0x20dcbe,_0x5e1edc);},'KLmcS':function(_0x3f68cb,_0x453a49){function _0x51a651(_0x101ebe,_0x2bd1ee,_0x4e6189,_0x1eab63,_0xfc1381){return _0x5723(_0x2bd1ee- -0x1d7,_0xfc1381);}return _0x136c67[_0x51a651(0x2d0,0x12d,0x18c,-0x49,'XQn$')](_0x3f68cb,_0x453a49);},'DGWnc':function(_0x1f220c,_0x2a6399){function _0x128628(_0x59b82b,_0x478f9a,_0x164fa7,_0x3e3e16,_0x365a98){return _0x5723(_0x3e3e16-0x38f,_0x59b82b);}return _0x136c67[_0x128628('3Q2i',0x7ca,0x4ae,0x71a,0x5f4)](_0x1f220c,_0x2a6399);},'lDJMy':function(_0x2fd0f7,_0x3903de){function _0x615e9(_0x781186,_0x11d0e4,_0x35b424,_0x38a15e,_0x222a7b){return _0x5723(_0x781186- -0x13d,_0x35b424);}return _0x136c67[_0x615e9(0x271,0x150,'sR20',0x11a,0x1c3)](_0x2fd0f7,_0x3903de);},'smxby':function(_0x593601,_0x5f5592){function _0x25366a(_0x347eed,_0x42fb33,_0x5e82a3,_0x213a01,_0x39faf7){return _0x5723(_0x42fb33- -0x3b7,_0x347eed);}return _0x136c67[_0x25366a('IM6c',-0x110,-0x2c3,-0x32a,-0x25e)](_0x593601,_0x5f5592);},'RvjAV':function(_0x161ec7,_0x459ff9){function _0x3ed7a6(_0x22ef49,_0x543d40,_0x3f072b,_0x5ce57f,_0x1a24f1){return _0x5723(_0x3f072b- -0x19c,_0x543d40);}return _0x136c67[_0x3ed7a6(0x48e,'NkZB',0x442,0x20c,0x49d)](_0x161ec7,_0x459ff9);},'mBSKe':function(_0x4fde2c,_0x54d1e3){function _0x1c04aa(_0x1148ef,_0x54605a,_0x2a2616,_0x111fea,_0x23bdc0){return _0x5723(_0x54605a- -0x354,_0x111fea);}return _0x136c67[_0x1c04aa(-0x41,0x14e,-0xbe,'!dR6',0x314)](_0x4fde2c,_0x54d1e3);},'qaqor':function(_0x5d9040,_0x23ed73){function _0x16df9f(_0x33f8af,_0x7eb989,_0x1c94e8,_0x1064f5,_0x35435d){return _0x5723(_0x35435d-0x2fa,_0x7eb989);}return _0x136c67[_0x16df9f(0x4ef,'ureA',0x638,0x741,0x68d)](_0x5d9040,_0x23ed73);},'CeJFn':function(_0x5372eb,_0x595770){function _0x581919(_0x3568af,_0x15b9f4,_0x85c87,_0x2378cc,_0x11a9c2){return _0x5723(_0x3568af-0x1fb,_0x2378cc);}return _0x136c67[_0x581919(0x3ea,0x327,0x39f,'ShqC',0x503)](_0x5372eb,_0x595770);},'yugNd':function(_0x5d5ab1,_0x5c0625){function _0xef4d0(_0x3708ea,_0x3c3ad4,_0x14e9e5,_0x67986a,_0x324d65){return _0x5723(_0x3c3ad4- -0x2a2,_0x324d65);}return _0x136c67[_0xef4d0(-0x19d,-0x5f,-0x2cb,-0x26e,'6o**')](_0x5d5ab1,_0x5c0625);},'TZtFb':function(_0x3a4c90,_0x1d4c12){function _0x542ed2(_0xb96758,_0x30aedd,_0x910934,_0x3ccce7,_0x2483b2){return _0x5723(_0x2483b2- -0x1f4,_0x910934);}return _0x136c67[_0x542ed2(0x4d2,0x726,'&(ba',0x6f0,0x4cf)](_0x3a4c90,_0x1d4c12);},'ISmHm':function(_0x5801aa,_0xdbd479){function _0x4b1b54(_0x4a41af,_0x2f423a,_0x3467f4,_0x14af3b,_0x4a8957){return _0x5723(_0x2f423a-0x288,_0x4a8957);}return _0x136c67[_0x4b1b54(0x953,0x6fb,0x533,0x7c1,'XQn$')](_0x5801aa,_0xdbd479);},'hNbGU':function(_0x4e5827,_0x54c32e){function _0xc4874d(_0x2f4822,_0x3df033,_0x1c1812,_0x244073,_0x3cd649){return _0x5723(_0x3cd649-0x42,_0x2f4822);}return _0x136c67[_0xc4874d('4)M3',0x1d8,0x45a,0x27a,0x374)](_0x4e5827,_0x54c32e);},'ZPdYU':function(_0x49b064,_0x390a24){function _0x150641(_0x153bee,_0x158212,_0x433399,_0x3ebaae,_0x4a537f){return _0x5723(_0x153bee- -0x168,_0x158212);}return _0x136c67[_0x150641(0x2bb,'j8lD',0x4d8,0x2f3,0x193)](_0x49b064,_0x390a24);},'bNZBN':function(_0x6d551e,_0x36d143){function _0x48106a(_0x5d6dbb,_0x57db69,_0x305f2c,_0x2f25f7,_0x5eaa06){return _0x5723(_0x2f25f7-0x17c,_0x305f2c);}return _0x136c67[_0x48106a(0x839,0x7ab,'@n5Y',0x847,0x783)](_0x6d551e,_0x36d143);},'IEvuv':function(_0x4003e8,_0x3df6ca){function _0x1275c4(_0x15862d,_0xe91a53,_0x5efaec,_0x3ed7a1,_0x3342eb){return _0x5723(_0x3342eb-0x3e,_0x5efaec);}return _0x136c67[_0x1275c4(0x817,0x314,'^$Vo',0x3b0,0x599)](_0x4003e8,_0x3df6ca);},'WGnif':function(_0x4c3a73,_0x5ccd51){function _0x528407(_0x46d484,_0x195107,_0x5ccd08,_0x5e8392,_0x802591){return _0x5723(_0x802591-0xc8,_0x46d484);}return _0x136c67[_0x528407('92*L',0x9c2,0x695,0x9b6,0x76f)](_0x4c3a73,_0x5ccd51);},'NVMhm':function(_0x236e46,_0x552f17){function _0x2edb1e(_0x308ac3,_0x4b85d4,_0x403d95,_0x35cb59,_0x1890f1){return _0x5723(_0x4b85d4- -0x31c,_0x35cb59);}return _0x136c67[_0x2edb1e(0x2a9,0x28c,0x317,'Wl@y',0x18b)](_0x236e46,_0x552f17);},'LHTVk':function(_0x387c6c,_0x11ef16){function _0x252130(_0x1b9192,_0x52703a,_0x1c533b,_0x5c5b09,_0x2b4143){return _0x5723(_0x5c5b09- -0x7f,_0x2b4143);}return _0x136c67[_0x252130(0x342,0xd,0x123,0x219,'&Ai4')](_0x387c6c,_0x11ef16);},'ZGPmz':function(_0x3d2b4e,_0xafd18){function _0x4fcdb4(_0xad546,_0x2ca12e,_0x35ccbb,_0x9afab4,_0x1ed8d4){return _0x5723(_0x35ccbb-0x37,_0x9afab4);}return _0x136c67[_0x4fcdb4(0x86,0x148,0x224,'R!aa',0x128)](_0x3d2b4e,_0xafd18);},'QVKaU':function(_0x1f38ae,_0x18dd34){function _0x437ac4(_0xac9c68,_0x3bdde2,_0x36eb39,_0x91ae89,_0x29bea2){return _0x5723(_0x36eb39-0xb8,_0x91ae89);}return _0x136c67[_0x437ac4(0x223,0x401,0x3f1,'*opT',0x44c)](_0x1f38ae,_0x18dd34);},'Ejvww':function(_0x37a4a5,_0x56d1da){function _0x2a636b(_0x2bcf03,_0x3a657f,_0xbe0b8c,_0x11a770,_0x6e2ccc){return _0x5723(_0x6e2ccc-0x157,_0x2bcf03);}return _0x136c67[_0x2a636b('IM6c',0x870,0x43c,0x742,0x66f)](_0x37a4a5,_0x56d1da);},'QszrX':function(_0x5ade8f,_0x46c1d2){function _0x46b68a(_0x48af7a,_0x2d1b52,_0x53e95e,_0x7eb14c,_0x4fb13f){return _0x5723(_0x4fb13f- -0x1fd,_0x48af7a);}return _0x136c67[_0x46b68a('FJf^',0x4ce,0x297,0x66a,0x489)](_0x5ade8f,_0x46c1d2);},'RAcDQ':function(_0x53469a,_0x35d8bc){function _0x5ce357(_0x1f00fa,_0x5d0a72,_0x5d8903,_0x256039,_0x342531){return _0x5723(_0x1f00fa- -0x190,_0x256039);}return _0x136c67[_0x5ce357(0xe9,-0x134,-0x14e,'ku1u',0x28e)](_0x53469a,_0x35d8bc);},'rhdxE':function(_0x41bc20,_0x598cfb){function _0x1f598f(_0x199fcd,_0x36c718,_0x260442,_0x2f3277,_0x125f8b){return _0x5723(_0x125f8b-0x90,_0x199fcd);}return _0x136c67[_0x1f598f('MmT5',0x617,0x7c7,0x474,0x6aa)](_0x41bc20,_0x598cfb);},'xdgCP':function(_0x45268a,_0x60440b){function _0x2f26bb(_0x1cfaa8,_0x239f46,_0x621734,_0x814ef2,_0x48d5cc){return _0x5723(_0x48d5cc- -0x128,_0x239f46);}return _0x136c67[_0x2f26bb(0x477,'uOvk',0x875,0x79e,0x629)](_0x45268a,_0x60440b);},'QdfAt':function(_0x1b49af,_0x5d6411){function _0x17e24f(_0x526fb4,_0x17ec8c,_0xcd6942,_0x344323,_0x12bcd5){return _0x5723(_0x344323- -0x385,_0x17ec8c);}return _0x136c67[_0x17e24f(0x229,'AW1O',0x230,0x35e,0x130)](_0x1b49af,_0x5d6411);},'fQRTG':function(_0x235313,_0x431cb3){function _0x2bb01a(_0x3701b1,_0x592eab,_0x1af304,_0x45416e,_0xe4edf1){return _0x5723(_0x1af304-0x110,_0x3701b1);}return _0x136c67[_0x2bb01a('4)M3',0x607,0x675,0x3eb,0x483)](_0x235313,_0x431cb3);},'PpOQJ':function(_0x5ac9e0,_0x5e30b3){function _0xeabfb4(_0x10f446,_0xd923a0,_0x3ca18a,_0x5db458,_0x36943e){return _0x5723(_0x36943e- -0x1,_0x10f446);}return _0x136c67[_0xeabfb4('uOvk',0x334,0x73f,0x30f,0x576)](_0x5ac9e0,_0x5e30b3);},'KXwWU':function(_0xd4c599,_0x10d936){function _0x2ff306(_0xf5ef4e,_0x3944b3,_0x338a94,_0x38b491,_0x8c97ea){return _0x5723(_0x8c97ea-0x31b,_0x338a94);}return _0x136c67[_0x2ff306(0xc62,0xcb1,'UjN6',0x9f5,0xa24)](_0xd4c599,_0x10d936);},'qwvdZ':function(_0x115984,_0x1a36f1){function _0x18886a(_0x184221,_0x8d36bc,_0x5ade07,_0x573f4c,_0x1abb8d){return _0x5723(_0x8d36bc- -0x3ac,_0x5ade07);}return _0x136c67[_0x18886a(0x551,0x2d9,'UuNz',0xb3,0x28f)](_0x115984,_0x1a36f1);},'hBaMA':function(_0x79ea99,_0x2bba67){function _0x1823a0(_0x282eee,_0x3e460a,_0x4e6b61,_0x55cea7,_0x38a68b){return _0x5723(_0x282eee- -0xfd,_0x55cea7);}return _0x136c67[_0x1823a0(0x297,0x500,0x145,'C(Ng',0x46d)](_0x79ea99,_0x2bba67);},'pmDUv':function(_0x4741d7,_0x412117){function _0x511b8d(_0x1a0f73,_0x50e51a,_0x110814,_0x3baafd,_0xd0918a){return _0x5723(_0x50e51a- -0x104,_0x3baafd);}return _0x136c67[_0x511b8d(0x31b,0x1f8,0x260,'po(w',0x2c3)](_0x4741d7,_0x412117);},'HstIP':function(_0x17fc64,_0x20d709){function _0x1aa494(_0x4244d5,_0x800ce4,_0xb6ff7d,_0x3b801c,_0x574976){return _0x5723(_0x4244d5- -0x1a0,_0x574976);}return _0x136c67[_0x1aa494(0x3a8,0x16b,0x28a,0x4e4,'u9$g')](_0x17fc64,_0x20d709);},'RfKej':function(_0x433af2,_0x217f04){function _0x433a0b(_0x13bbf2,_0x437e09,_0x57373c,_0x3a088e,_0x2639cf){return _0x5723(_0x437e09- -0xcf,_0x13bbf2);}return _0x136c67[_0x433a0b('XQn$',0x438,0x5ec,0x583,0x371)](_0x433af2,_0x217f04);},'Xtwtk':function(_0x13d977,_0x5ec465){function _0x2c2e5d(_0x32b08e,_0x375015,_0x37c1d0,_0x5210a8,_0x347d3f){return _0x5723(_0x5210a8- -0x370,_0x32b08e);}return _0x136c67[_0x2c2e5d('&Ai4',0x5c,0x367,0x180,0x385)](_0x13d977,_0x5ec465);},'FqRjw':function(_0x3f5b08,_0x15aaee){function _0x4eeb08(_0xdc15cc,_0x451b0b,_0x114142,_0x10853c,_0x1f4074){return _0x5723(_0xdc15cc-0x20e,_0x1f4074);}return _0x136c67[_0x4eeb08(0x419,0x278,0x5b3,0x6ac,'q1mm')](_0x3f5b08,_0x15aaee);},'BDQdK':function(_0x3edb11,_0x4fb3a8){function _0x30a8da(_0xebd695,_0x4f670e,_0xbfd338,_0x25f428,_0x2d90c5){return _0x5723(_0x4f670e- -0x104,_0x2d90c5);}return _0x136c67[_0x30a8da(0x5f,0x2ad,0x17b,0x182,'po(w')](_0x3edb11,_0x4fb3a8);},'BOEqM':function(_0xd803e2,_0x226ec5){function _0x3fe1d4(_0x4ebf2f,_0x5ad0fd,_0x458b70,_0x52293b,_0x313ec2){return _0x5723(_0x5ad0fd- -0x13d,_0x52293b);}return _0x136c67[_0x3fe1d4(0x58a,0x2e7,0x186,'UuNz',0x193)](_0xd803e2,_0x226ec5);},'PGBgZ':function(_0x3cc4f2,_0x548bb0){function _0x561626(_0x3c360f,_0x1c619a,_0x3f8bff,_0xefe702,_0x250daa){return _0x5723(_0xefe702- -0x3d9,_0x3f8bff);}return _0x136c67[_0x561626(-0x1b7,0x8b,'IM6c',-0x1e2,-0x21e)](_0x3cc4f2,_0x548bb0);},'tUEPf':function(_0x741b34,_0x47b913){function _0x3db2c1(_0x1664b9,_0x3878af,_0x32033b,_0x1a1ebb,_0x5082a3){return _0x5723(_0x1a1ebb-0xd3,_0x1664b9);}return _0x136c67[_0x3db2c1('92*L',0x608,0x8ea,0x65a,0x8c1)](_0x741b34,_0x47b913);},'WukmR':function(_0x4b9f34,_0x2965c2){function _0x21af2d(_0x592fff,_0x5ad7d4,_0x4541de,_0x20328e,_0x444c84){return _0x5723(_0x20328e-0x1ec,_0x592fff);}return _0x136c67[_0x21af2d('8dsX',0x4ce,0x87b,0x680,0x8d8)](_0x4b9f34,_0x2965c2);},'BwetN':function(_0x1bc9d0,_0x30caf2){function _0x805f45(_0x21fb1c,_0x3162e8,_0x1b3275,_0x1e7ae4,_0x2dbb31){return _0x5723(_0x2dbb31- -0x34d,_0x1e7ae4);}return _0x136c67[_0x805f45(0x334,0x5d,0x387,'9bZH',0x2d8)](_0x1bc9d0,_0x30caf2);},'RMfAl':function(_0x4c9774,_0x1eafdf){function _0x24b285(_0x101d58,_0x4bb00e,_0x4131ff,_0x85ca64,_0x4c39ee){return _0x5723(_0x4131ff-0x21d,_0x101d58);}return _0x136c67[_0x24b285('Wl@y',0xb1d,0x8e5,0x760,0x795)](_0x4c9774,_0x1eafdf);},'MrxdB':function(_0x217158,_0x129ad8){function _0x570ced(_0x4aa6d3,_0x299586,_0xd78d99,_0x3f956a,_0x28ac2b){return _0x5723(_0x3f956a-0x150,_0x4aa6d3);}return _0x136c67[_0x570ced('ureA',0x64e,0x749,0x68d,0x8a8)](_0x217158,_0x129ad8);},'uSrlH':function(_0x57e74f,_0x21efe6){function _0x10205d(_0x1dc087,_0x5b9def,_0x3cd2bc,_0x479c5a,_0x1de79f){return _0x5723(_0x1de79f-0x227,_0x1dc087);}return _0x136c67[_0x10205d('4)M3',0x8df,0x746,0x8f5,0x814)](_0x57e74f,_0x21efe6);},'xiQKg':function(_0x1ba817,_0x5f3d89){function _0x338ac8(_0x39c876,_0x2121a5,_0x1ddacb,_0x314887,_0x524231){return _0x5723(_0x2121a5- -0x63,_0x524231);}return _0x136c67[_0x338ac8(0x6f6,0x6f0,0x8f8,0x6d2,'sR20')](_0x1ba817,_0x5f3d89);},'sTGWd':function(_0x1ad19e,_0x184794){function _0x2168fc(_0x33d342,_0x437eac,_0x152ecf,_0x1fb545,_0x49b7bf){return _0x5723(_0x437eac- -0xb4,_0x152ecf);}return _0x136c67[_0x2168fc(0xc0,0x220,'ku1u',0x48,0x45b)](_0x1ad19e,_0x184794);},'SoJAF':function(_0xe0fc99,_0x34ff34){function _0x54f83d(_0x94cd1c,_0x36fdab,_0x28880b,_0x3eefc7,_0x59fbe3){return _0x5723(_0x94cd1c- -0x100,_0x36fdab);}return _0x136c67[_0x54f83d(0x5ac,'Pdp)',0x70d,0x4dc,0x4b6)](_0xe0fc99,_0x34ff34);},'iuLMP':function(_0x4a9e94,_0x1be079){function _0x1d47d2(_0x359a4e,_0x3b5f6b,_0x3d336c,_0x2cefdb,_0x46b6e4){return _0x5723(_0x3b5f6b- -0x1fb,_0x2cefdb);}return _0x136c67[_0x1d47d2(-0x18d,-0x1,0x210,'(q1v',-0xb5)](_0x4a9e94,_0x1be079);},'fiQCJ':function(_0xea0e54,_0x69695d,_0x4c6c1c,_0x43901b){function _0x5af3f4(_0x1075a8,_0x52abd0,_0x28aa01,_0x3a5cc3,_0x7e78b9){return _0x5723(_0x3a5cc3- -0x23d,_0x7e78b9);}return _0x136c67[_0x5af3f4(0x177,0x3aa,0x2d9,0x194,'@n5Y')](_0xea0e54,_0x69695d,_0x4c6c1c,_0x43901b);},'cNdKr':function(_0x53a818,_0xe4ae78){function _0x185c00(_0x18ef00,_0x5af755,_0x13a0f7,_0x321d30,_0x2433ba){return _0x5723(_0x321d30-0x2fc,_0x2433ba);}return _0x136c67[_0x185c00(0xada,0xba3,0x82c,0x97e,'oT2G')](_0x53a818,_0xe4ae78);},'upSjD':function(_0x1cdf22,_0x3a086a){function _0x45653d(_0x28074,_0x12be7f,_0x371441,_0x4dc259,_0xe83454){return _0x5723(_0xe83454- -0x65,_0x371441);}return _0x136c67[_0x45653d(0x522,0x3be,'^$Vo',0x58e,0x5f6)](_0x1cdf22,_0x3a086a);},'tXkWO':function(_0x4d150e,_0x5334c2,_0x1d1d2f,_0xc863c0){function _0x290c44(_0x23bb06,_0x201544,_0x18130f,_0x4c1f04,_0x1ecc0b){return _0x5723(_0x18130f- -0x253,_0x201544);}return _0x136c67[_0x290c44(0x360,'92*L',0x131,0x2fe,-0xba)](_0x4d150e,_0x5334c2,_0x1d1d2f,_0xc863c0);},'FbhEX':function(_0x29ead1,_0x4a896f){function _0x3a77bb(_0x251245,_0x36adfb,_0x48b582,_0x4ad2d3,_0xca833f){return _0x5723(_0xca833f- -0x216,_0x251245);}return _0x136c67[_0x3a77bb('AW1O',0x46d,0x347,0x225,0x29a)](_0x29ead1,_0x4a896f);},'YaGlG':function(_0x4f1ff1,_0x141c25){function _0x2faddf(_0x1d7af9,_0x33ed10,_0x3efd53,_0x354219,_0x3c3f0a){return _0x5723(_0x1d7af9-0x2d1,_0x3c3f0a);}return _0x136c67[_0x2faddf(0x99d,0x854,0x80c,0x8a1,'*opT')](_0x4f1ff1,_0x141c25);},'rBqeD':function(_0x5e70d3,_0x58d785){function _0x41a268(_0xa45bb,_0x39aa40,_0x3d14d1,_0x575144,_0x523383){return _0x5723(_0xa45bb- -0x327,_0x3d14d1);}return _0x136c67[_0x41a268(0x9c,0x20f,'IM6c',0x108,0x2ad)](_0x5e70d3,_0x58d785);},'HDVve':function(_0x395bfc,_0x36a26a){function _0x34edc4(_0x3e47ab,_0x2db6b0,_0x1133ae,_0x4b36b9,_0x35cd68){return _0x5723(_0x4b36b9- -0x161,_0x35cd68);}return _0x136c67[_0x34edc4(0x1ec,0x4cf,0xf8,0x21d,'SI$S')](_0x395bfc,_0x36a26a);},'OMCFC':function(_0xdfb558,_0x37ee2d){function _0x341df5(_0x13ebb1,_0x49e5d6,_0x29ff06,_0x2dfa3d,_0x1cd87d){return _0x5723(_0x49e5d6- -0x13c,_0x13ebb1);}return _0x136c67[_0x341df5('!dR6',0x5e8,0x60a,0x594,0x4ba)](_0xdfb558,_0x37ee2d);},'aDVsU':function(_0xe3699b,_0x53bdbf){function _0x23f76f(_0x4763e5,_0x312d90,_0x3f3ae5,_0x4f8fcf,_0x118c24){return _0x5723(_0x3f3ae5- -0xa3,_0x312d90);}return _0x136c67[_0x23f76f(0x453,'ShqC',0x447,0x450,0x396)](_0xe3699b,_0x53bdbf);},'AGJQJ':function(_0x5933bf,_0x5f01c8){function _0x11a519(_0x51f4ef,_0x309564,_0x382595,_0x58813f,_0x516cdc){return _0x5723(_0x58813f- -0x32,_0x51f4ef);}return _0x136c67[_0x11a519('FJf^',0x257,0x3fd,0x2df,0x20e)](_0x5933bf,_0x5f01c8);},'uiRHO':function(_0x165f09,_0x3af887,_0x2a8e9f,_0x256dc5){function _0x2f22c1(_0x3263ad,_0x45656f,_0x56b3c9,_0x3720d9,_0x196957){return _0x5723(_0x3720d9- -0x366,_0x45656f);}return _0x136c67[_0x2f22c1(-0xea,'UjN6',0x2ce,0x10b,-0x10)](_0x165f09,_0x3af887,_0x2a8e9f,_0x256dc5);},'unDXr':function(_0x80f1cb,_0x1727ed){function _0xd175a3(_0x19777a,_0x96e641,_0x3544b6,_0x2c8438,_0x520b86){return _0x5723(_0x96e641-0x20f,_0x2c8438);}return _0x136c67[_0xd175a3(0x37c,0x4d6,0x6ea,'1eOF',0x383)](_0x80f1cb,_0x1727ed);},'OWwJG':function(_0xcd780d,_0x3a7ca7){function _0x2dfe8a(_0x3326d2,_0xef123a,_0x121b34,_0x3161ff,_0x283a05){return _0x5723(_0x3326d2-0x240,_0xef123a);}return _0x136c67[_0x2dfe8a(0x5c2,'UuNz',0x79e,0x7f5,0x506)](_0xcd780d,_0x3a7ca7);},'pCocT':function(_0x2f8586){function _0x57f373(_0x3f8c5b,_0xad5739,_0x18c99f,_0x39f592,_0x30b480){return _0x5723(_0x18c99f- -0x1,_0x3f8c5b);}return _0x136c67[_0x57f373('ShqC',0x6f7,0x5f7,0x54f,0x3fe)](_0x2f8586);},'TwOfw':function(_0x5c5882,_0x3c6f0e){function _0x3f3035(_0x22271e,_0x23a2b3,_0x432e49,_0x33d59a,_0x381bed){return _0x5723(_0x381bed-0x45,_0x23a2b3);}return _0x136c67[_0x3f3035(0x571,'ku1u',0x9a4,0x6ef,0x6fb)](_0x5c5882,_0x3c6f0e);},'RDgiI':function(_0x3d038d,_0x13fe52){function _0x4a5ac2(_0x57c60d,_0x4c4dd0,_0x3d4005,_0xc39b36,_0x263db8){return _0x5723(_0x57c60d-0x234,_0x263db8);}return _0x136c67[_0x4a5ac2(0x619,0x382,0x877,0x498,'IM6c')](_0x3d038d,_0x13fe52);},'TLRlO':function(_0x3ea121,_0x3b2739){function _0x15d280(_0x34438e,_0x2bcea5,_0x1a4c07,_0x33fd69,_0xf549e2){return _0x5723(_0xf549e2- -0x2e7,_0x2bcea5);}return _0x136c67[_0x15d280(0x6c5,'MmT5',0x44e,0x68e,0x43b)](_0x3ea121,_0x3b2739);},'HIugS':function(_0x35d5c6,_0x14e9db){function _0x27703c(_0x80477d,_0x4a6830,_0xfbabf9,_0x587217,_0x4e6652){return _0x5723(_0xfbabf9- -0x26,_0x4a6830);}return _0x136c67[_0x27703c(0x567,'6kG6',0x2bf,0x16d,0x20e)](_0x35d5c6,_0x14e9db);},'uYFIv':function(_0x4f9ab8,_0x12574c){function _0x1b8e86(_0x3cc094,_0x22f36b,_0x412da6,_0x3a77a4,_0x4e7544){return _0x5723(_0x3a77a4- -0x27b,_0x412da6);}return _0x136c67[_0x1b8e86(0x56,0x126,'qWkA',0x2d4,0x28b)](_0x4f9ab8,_0x12574c);},'kHLOp':function(_0x159ecf,_0x103921){function _0x45fbd4(_0x1a5483,_0x3f3f40,_0x705726,_0x478546,_0x539776){return _0x5723(_0x1a5483-0x2d7,_0x539776);}return _0x136c67[_0x45fbd4(0x98c,0xb66,0xb84,0x968,'4)M3')](_0x159ecf,_0x103921);},'pzciA':function(_0x25a7c0,_0xc09825){function _0x499857(_0x6b5a0a,_0x5c157d,_0x4a3189,_0x1152ab,_0x544fab){return _0x5723(_0x5c157d-0x16,_0x6b5a0a);}return _0x136c67[_0x499857('FR87',0x619,0x510,0x6ee,0x36b)](_0x25a7c0,_0xc09825);},'uMCXe':function(_0x2e7e89,_0x3701eb){function _0x43d30f(_0x404dfa,_0x58d802,_0x487d30,_0x462105,_0x3958d3){return _0x5723(_0x462105-0x63,_0x487d30);}return _0x136c67[_0x43d30f(0x88f,0x6be,'Pdp)',0x79a,0xa2f)](_0x2e7e89,_0x3701eb);},'QtvqD':function(_0x1cf864,_0x5f4351){function _0x4caacb(_0x3ed550,_0x436d32,_0x173cd7,_0x4dd003,_0x193197){return _0x5723(_0x193197- -0x76,_0x4dd003);}return _0x136c67[_0x4caacb(0x888,0x356,0x68c,'SI$S',0x5ec)](_0x1cf864,_0x5f4351);}};function _0x38cea9(_0x3d135c,_0x3a977b,_0x2dc418,_0x2b8836,_0x3783ca){return _0x55d1a4(_0x2b8836- -0x39d,_0x3a977b-0x116,_0x2dc418-0x75,_0x2b8836-0x1a5,_0x2dc418);}function _0x37a143(_0x4ecc05,_0x137c87,_0x81bdea,_0x1af9b5,_0x26d1f6){return _0x5be250(_0x4ecc05-0xda,_0x4ecc05,_0x1af9b5-0x1bb,_0x1af9b5-0x7,_0x26d1f6-0x3f);}if(_0x136c67[_0x38cea9(0x489,0x306,'NkZB',0x4ce,0x4e4)](_0x136c67[_0x37a143('&Ai4',0x53b,0x694,0x707,0x49a)],_0x136c67[_0x2620e1(0x6ea,0x499,0x596,0x590,'@n5Y')])){let _0x364a68=_0xf4f26d;return!_0x7aa7c8&&(_0x364a68=_0x136c67[_0x88cf44(0x454,0x4e6,'ShqC',0x25f,0x6c2)](_0x26f43b,-0x1*0x4c3+-0xc34+-0x5*-0x365+0.20462261999999987)),_0x364a68;}else{const _0x3b826b=new RegExp(_0x136c67[_0x37a143('XQn$',0x597,0x400,0x419,0x55e)]),_0x208671=new RegExp(_0x136c67[_0x88cf44(0x6ab,0x5f2,'C(Ng',0x6c7,0x374)],'i'),_0x280b83=_0x136c67[_0x37a143('9bZH',0x889,0x5a1,0x70c,0x62c)](_0x37d425,_0x136c67[_0x38cea9(0x71d,0x4fe,'&Ai4',0x5c2,0x76d)]);if(!_0x3b826b[_0x37a143('uOvk',0x703,0x58b,0x498,0x475)](_0x136c67[_0x3133bb(0x6df,0x79b,0x52e,'MmT5',0x55d)](_0x280b83,_0x136c67[_0x3133bb(0x38a,0x47b,0x4fe,'u9$g',0x2da)]))||!_0x208671[_0x38cea9(0x1ee,0x1f8,'oT2G',0x3a3,0x61b)](_0x136c67[_0x38cea9(0x21d,0x289,'u(Mc',0x2ba,0x63)](_0x280b83,_0x136c67[_0x2620e1(0x9cf,0xad1,0x753,0xaf8,'O!vz')]))){if(_0x136c67[_0x38cea9(0x12b,0x193,'@n5Y',0x219,0x464)](_0x136c67[_0x38cea9(0x56b,0x85f,'Wl@y',0x647,0x4cf)],_0x136c67[_0x38cea9(-0x88,0x30d,'U3t)',0x132,0x1f1)]))_0x136c67[_0x38cea9(0x496,0x27a,'^$Vo',0x528,0x351)](_0x280b83,'0');else{let _0x17e1a7,_0x30f84e,_0x22a968=_0x4385f2[_0x88cf44(0x7a9,0x706,'92*L',0x713,0x632)](_0x18ac83,_0x39efaa,_0x513868),_0x8c3ba5=_0x4385f2[_0x88cf44(0x325,0x2e6,'AW1O',0x1a4,0x320)](_0xf0cc2c),_0x1bbd41=_0x3e8c59[_0x37a143('&(ba',0x5d4,0x8a4,0x6b3,0x8b8)+_0x3133bb(0x507,0x2a5,0x4f1,'u(Mc',0x5af)],_0x335fcf=_0x3a00d4[_0x88cf44(0x3c3,0x5c5,'ureA',0x7c8,0x40e)+_0x3133bb(0x299,0x353,0x4f1,'u(Mc',0x63c)],_0xdb3abf=_0x33c21f[_0x88cf44(0x6d,0x2fa,'&Ai4',0x5a1,0x38c)+_0x2620e1(0x597,0x82a,0x4de,0x513,'#UlT')],_0x1ef72c=_0x4385f2[_0x38cea9(0xd0,0x148,'UjN6',0x266,0x468)](_0x2f7ce7[_0x38cea9(0x697,0x676,'u9$g',0x3f4,0x541)+_0x3133bb(0x793,0x824,0x92b,'oT2G',0x7d2)],_0x4385f2[_0x37a143('ku1u',0x196,0x44c,0x273,0xaf)](_0x4385f2[_0x88cf44(0x21b,0x276,'SI$S',0xe4,0x249)](_0x19a1a4,0x68a*-0x5+-0x1c8b+-0x3d5*-0x11),-0x1b2a+-0x1*-0xf21+0xc0b)),_0x205faa=_0x4385f2[_0x88cf44(0x485,0x596,'UuNz',0x784,0x4ff)](_0x6d4375),_0x5695db=_0x4385f2[_0x2620e1(0xaca,0xbdf,0xa26,0xaf5,'ShqC')](_0x1ef72c,_0x5cbdee)?_0x35b8f3[_0x3133bb(0x335,0x497,0x59c,'Wl@y',0x514)](_0x1ef72c):_0x4385f2[_0x3133bb(0x8b9,0xa23,0x7cd,'IM6c',0x782)](_0x5b3243,-0x1711+0x9f*-0x25+0x2e0d),_0xaed255=_0x4385f2[_0x2620e1(0x93a,0xb4b,0x695,0xa9e,'@n5Y')](_0x4385f2[_0x37a143('IM6c',0x2b6,0x1a2,0x310,0x8d)](_0x5a3a15[_0x37a143('MmT5',0x3a3,0x420,0x320,0x316)+_0x88cf44(0x6d2,0x526,'FJf^',0x2f9,0x4e5)],_0x27857d),_0x205faa),_0x576314=_0x4385f2[_0x88cf44(0x558,0x75f,'u9$g',0x6ad,0x936)](_0x4385f2[_0x37a143('6kG6',0x59b,0x46f,0x721,0x61a)](-0x1e47+0x255*-0x8+-0x30ef*-0x1,_0x5c720d),_0x205faa),_0x459a74=_0x4385f2[_0x37a143('UjN6',0x40f,0x6a9,0x5b0,0x5c9)](_0x4385f2[_0x2620e1(0x643,0x7c7,0x69d,0x8e8,'IM6c')](_0x1468ba[_0x37a143('92*L',0x480,0x308,0x35d,0x1b1)+'c'],_0x60fce0),_0x205faa),_0x3098d5=_0x4385f2[_0x37a143('R!aa',0x337,0x67d,0x512,0x5ae)](_0x459a74,-0xd4f*0x1+-0x229f*-0x1+-0x154f),_0x46d103=_0x4385f2[_0x2620e1(0x9bd,0xa06,0xa49,0xa5e,'u(Mc')](_0x4385f2[_0x37a143('uOvk',0x4a0,0x419,0x3ca,0x48b)](_0x287950,_0x4385f2[_0x38cea9(0x549,0x4c6,'u(Mc',0x42d,0x4ea)](_0x3db974,_0x4385f2[_0x2620e1(0x65a,0x841,0x862,0x48d,'sR20')](_0x40e40e,_0x4385f2[_0x3133bb(0x6bb,0xa1b,0x883,'po(w',0x93a)](_0x11d279,-0x1b*0xc6+0x1e58+-0x9*0x10c)))),_0x31cc96),_0x636aa3=-0x3b4*-0x7+-0x1487+0x1b*-0x2f,_0xa37d19=[_0x430d6a,_0x576314,_0x459a74,_0x3098d5,_0x5695db,0xa1a*-0x1+0xc24+-0x1*0x1e9,_0xaed255,_0x5b36c3],_0x153f6f=[0x1a2b+0x2524*0x1+-0x1*0x377f,-0x3cd+-0x1c8f+0x2ffc,0x2656+0x2*0x1013+-0x2f0c,0xd*0x21b+0x1bfd*-0x1+0x1fde,0xeb3+0x55d+-0x4c*-0x40],_0xb26e3b=_0x4385f2[_0x2620e1(0xac7,0xd34,0x84e,0xa3d,'F]3A')](_0x3b870f[_0x38cea9(0x282,0x42e,'UuNz',0x305,0x5ad)],_0xbe4175[_0x37a143('FJf^',0x10e,0x38d,0x2de,0x101)+'t2']),_0x565487=_0x4385f2[_0x2620e1(0x825,0x657,0x9d6,0x752,'q1mm')](_0x3fc8be[_0x3133bb(0x2bf,0x413,0x478,'PO5L',0x4a5)],_0x4a8fa9[_0x2620e1(0x6c7,0x76f,0x8f1,0x8e3,'*opT')]),_0x241b2d=_0x4385f2[_0x2620e1(0xa15,0xa1e,0x9a9,0x99e,'*opT')](_0x384cf2[_0x3133bb(0x2fd,0x58c,0x4c3,'0&q8',0x2e9)],_0x1f447f[_0x3133bb(0x670,0x4d3,0x75b,'&(ba',0x630)]),_0x3cbefb=_0x4385f2[_0x2620e1(0xac3,0xad0,0xb6d,0x9b9,'UuNz')](_0x1fb843[_0x88cf44(0x277,0x27c,'8dsX',0x350,0x515)],_0x44aadd[_0x3133bb(0x66d,0x6b0,0x7bc,'uOvk',0x860)]),_0x36c050=_0x4385f2[_0x38cea9(0x6b3,0x465,'U3t)',0x66a,0x3bf)](_0x3cbefb,0x31e*0x9+0x44*-0x87+0x7cf+0.53),_0x25c302=_0x8c3ba5,_0x670a4e=_0x4385f2[_0x37a143('u9$g',0x344,0x92,0x24d,0x409)](_0x25c302,_0x153f6f[-0x1144+0x2108+-0xfc4])?_0xb26e3b:_0x4385f2[_0x37a143('&(ba',0x6f7,0x4e9,0x4ac,0x328)](_0x4385f2[_0x88cf44(0x35c,0x46d,'3Q2i',0x214,0x269)](_0x25c302,0x19d6+-0x936*-0x4+-0x3de6),_0x4385f2[_0x3133bb(0xa4c,0xb3e,0x967,'qWkA',0x83f)](_0xb26e3b,0xd0e+-0x23af+0x1705)),_0xeef9d0=_0x4385f2[_0x37a143('1eOF',0x39d,0x16a,0x3a5,0x3ce)](_0x25c302,_0x153f6f[-0xa2e+0x10e6+-0x6b7])?_0x565487:_0x4385f2[_0x2620e1(0xaa4,0xbc3,0x97f,0xa4c,'F]3A')](_0x4385f2[_0x37a143('XQn$',0x568,0x4e0,0x481,0x6ac)](_0x25c302,0x3*-0x89e+0x281+0x1821*0x1),_0x4385f2[_0x37a143('ku1u',0x732,0x837,0x663,0x661)](_0x565487,0xc4e+0x111e+-0x1d08)),_0x56c23b=_0x4385f2[_0x38cea9(0x3bf,0x3e1,'^$Vo',0x2cf,0x4b8)](_0x25c302,_0x153f6f[0x1abb+0x5ce+0x2087*-0x1])?_0x241b2d:_0x4385f2[_0x38cea9(0x310,0x38f,'(q1v',0x521,0x6a4)](_0x4385f2[_0x37a143('Wl@y',0x4a3,0x5b8,0x499,0x211)](_0x25c302,0x25d*-0x4+0x1*-0x37+0xa73*0x1),_0x4385f2[_0x88cf44(0x792,0x4e1,'AW1O',0x414,0x635)](_0x241b2d,-0x1ad1+0x1*0x55+0xd7*0x20)),_0x4f074b=_0x4385f2[_0x37a143('^$Vo',0x382,0x412,0x37f,0x4b7)](_0x25c302,_0x153f6f[-0x2bf+0xa*0x23f+-0x13b4])?_0x3cbefb:_0x4385f2[_0x2620e1(0x713,0x645,0x8f9,0x5c0,'j8lD')](_0x4385f2[_0x37a143('1eOF',0x31b,0x845,0x59c,0x844)](_0x25c302,0xd6b+0x72d+-0x13d0),_0x4385f2[_0x2620e1(0x941,0x800,0x984,0x8e1,'q1mm')](_0x3cbefb,-0xc*-0x2a9+-0x3*0x12c+-0x16*0x146)),_0x25fc89=_0x4385f2[_0x88cf44(0x7fd,0x5bc,'IM6c',0x5c3,0x4cd)](_0x25c302,_0x153f6f[-0x263c*0x1+0x5*-0xd6+0x1*0x2a6d])?0x64b+0x1890+-0x1edb:_0x4385f2[_0x88cf44(0x239,0x4c2,'ShqC',0x3d4,0x49b)](_0x4385f2[_0x88cf44(0x410,0x383,'lY7t',0x3cf,0x507)](_0x4385f2[_0x37a143('^$Vo',0x1f7,0x326,0x2df,0x370)](_0x25c302,_0x153f6f[0x55f+-0x232b+0x1dcf]),-0x1989*0x1+0x1*-0x117a+-0x6f*-0x65),_0x4385f2[_0x88cf44(0x9a1,0x6ee,'^$Vo',0x74b,0x580)](_0x36c050,-0x81b+-0x74b+-0x7e5*-0x2)),_0x89416d=_0x4385f2[_0x3133bb(0x797,0x4e0,0x5a1,'&Ai4',0x34f)](_0x4385f2[_0x37a143('1eOF',0x63e,0x4a7,0x47d,0x1ec)](_0x4385f2[_0x37a143('SI$S',0x20e,0x4ac,0x355,0x34d)](_0x4385f2[_0x38cea9(0x3d3,0x190,'FJf^',0x1f4,0x2b)](_0x670a4e,_0xeef9d0),_0x56c23b),_0x4f074b),_0x25fc89);_0x89416d=_0x4385f2[_0x88cf44(0x761,0x635,'92*L',0x72a,0x3d8)](_0x89416d,0x515+-0xc*-0x288+-0x2375)?_0x89416d:-0x111a+0x16e*0x18+-0x89b*0x2;let _0x1a8ecf=_0x4385f2[_0x2620e1(0xa84,0xb77,0xa33,0xbe9,'@n5Y')](_0x57f45a,_0x25fddf,_0x3df2df),_0x2c5ef2=_0x4385f2[_0x37a143('AW1O',0x405,0x6dd,0x671,0x431)](_0x89416d,_0x4385f2[_0x37a143('XQn$',0x77b,0x65e,0x4eb,0x23a)](_0x4385f2[_0x88cf44(0x8b5,0x60c,'4)M3',0x778,0x7fb)](_0x4385f2[_0x2620e1(0x794,0x69c,0x802,0x4e0,'qWkA')](_0x89416d,_0x4385f2[_0x38cea9(0x39c,0x2f8,'#UlT',0x2c8,0x145)](_0x4385f2[_0x37a143('6o**',0x6e3,0x825,0x69a,0x8e9)](_0x89416d,0x997+0x4b5*0x1+-0xde8),_0x4385f2[_0x2620e1(0x62c,0x68c,0x74d,0x817,'!dR6')](_0x1a8ecf,_0x4385f2[_0x37a143('FJf^',0x60c,0x6a2,0x518,0x60c)](_0x335fcf,-0x37d*-0x8+0x35*-0xa8+-0x4*-0x1d1)))),0xd2d*-0x2+-0x18*-0x122+-0x39*0x2),_0x378b8c[_0x2620e1(0x6a8,0x4e7,0x5d3,0x76a,'NkZB')+_0x38cea9(0x500,0x40a,'j8lD',0x48b,0x5fd)])),_0x2de4bc=_0x2c5ef2,_0x572187=_0x236f11[_0x88cf44(0x841,0x754,'@n5Y',0x9d3,0x507)+'t1'],_0x2ce410=_0x5f0095[_0x38cea9(0x61f,0x221,'u(Mc',0x3c7,0x1d6)+'t2'],_0x4ce779=_0x295cc7[_0x2620e1(0xa78,0xb0e,0xca1,0x9c1,'R!aa')+'t3'],_0x247fc3=_0x4385f2[_0x38cea9(0x6b9,0x5a1,'@n5Y',0x4ed,0x56f)](_0x1a8ecf,_0x335fcf)?_0x2c5ef2:_0x2de4bc,_0x2629a4=_0x4385f2[_0x2620e1(0xa46,0x843,0xba4,0xb15,'XQn$')](_0x4385f2[_0x37a143('92*L',0x269,0x3b8,0x1fb,0x2aa)](_0x2ce410,_0x572187),_0x4385f2[_0x2620e1(0x5eb,0x425,0x5af,0x724,'6kG6')](_0x335fcf,_0x1bbd41)),_0x1a7073=_0x4385f2[_0x3133bb(0x8ec,0x426,0x63c,'NkZB',0x880)](_0x4385f2[_0x3133bb(0x831,0x90a,0x797,'$rzo',0x537)](_0x4ce779,_0x2ce410),_0x4385f2[_0x37a143('*opT',0x47a,-0x3f,0x21e,0x28c)](_0xdb3abf,_0x335fcf)),_0x23983c=_0x4385f2[_0x88cf44(0x615,0x6a6,'XQn$',0x614,0x8ad)](_0x1a7073,-0x9*0x82+0x1597+-0x1104+0.5),_0x553dc9=_0x4385f2[_0x2620e1(0x9dc,0xc4d,0x871,0x8f7,'6o**')](_0x1a8ecf,_0x335fcf)?_0x4385f2[_0x38cea9(0x2fb,0x828,'^$Vo',0x5b0,0x4a4)](_0x2629a4,_0x4385f2[_0x2620e1(0xa22,0x87d,0xa0f,0xaa0,'92*L')](_0x1a8ecf,_0x1bbd41)):_0x4385f2[_0x37a143('$rzo',0x698,0x65c,0x5e4,0x63e)](_0x2629a4,_0x4385f2[_0x38cea9(0x420,0x33c,'XQn$',0x4de,0x2d4)](_0x335fcf,_0x1bbd41)),_0x550950=_0x4385f2[_0x88cf44(0x653,0x5a2,'FR87',0x519,0x647)](_0x1a8ecf,_0x335fcf)?-0x6a*-0x29+0x23a1*-0x1+0x12a7:_0x4385f2[_0x37a143('u9$g',0x561,0x60d,0x3d8,0x2a6)](_0x1a8ecf,_0xdb3abf)?_0x4385f2[_0x38cea9(0x300,0x250,'j8lD',0x45e,0x3ad)](_0x1a7073,_0x4385f2[_0x2620e1(0xa70,0xbed,0xa96,0xb05,'MmT5')](_0x1a8ecf,_0x335fcf)):_0x4385f2[_0x38cea9(0x43f,-0x77,'@n5Y',0x1cb,-0x43)](_0x1a7073,_0x4385f2[_0x37a143('R!aa',0x621,0x7f9,0x6e6,0x776)](_0xdb3abf,_0x335fcf)),_0x356fce=_0x4385f2[_0x38cea9(0x21e,0x4ab,'Pdp)',0x2a7,0x89)](_0x1a8ecf,_0xdb3abf)?-0x1663+0x2410+0x3*-0x48f:_0x4385f2[_0x2620e1(0x6c2,0x93d,0x78b,0x450,'po(w')](_0x23983c,_0x4385f2[_0x2620e1(0xa63,0xb61,0x9fb,0xa4d,'AW1O')](_0x1a8ecf,_0xdb3abf)),_0x58e100=_0x4385f2[_0x88cf44(0x3be,0x24c,'ShqC',0x114,0xe9)](_0x4385f2[_0x3133bb(0x6b3,0x80a,0x916,'po(w',0x963)](_0x4385f2[_0x2620e1(0x9ff,0x7a7,0xb53,0xaec,'0&q8')](_0x553dc9,_0x550950),_0x356fce),_0x572187),_0x5a62ea=_0x3c4bbb[_0x3133bb(0x6af,0x404,0x58c,'C(Ng',0x80b)+_0x38cea9(0xbc,0x4d6,'ureA',0x229,0x124)],_0x309235=_0x5b762d[_0x3133bb(0x83e,0x57b,0x58b,'q1mm',0x5e5)+_0x88cf44(0x35b,0x537,'po(w',0x542,0x39f)],_0x51d198=_0x4dcba8[_0x38cea9(0x473,0x832,'6kG6',0x637,0x561)+_0x37a143('IM6c',0x67f,0x450,0x45c,0x1e8)],_0x24e86f=_0x4385f2[_0x88cf44(0x54a,0x667,'ureA',0x876,0x8f9)](_0x4385f2[_0x38cea9(0x131,0x51f,'XQn$',0x29f,0x45e)](_0x309235,_0x5a62ea),_0x4385f2[_0x38cea9(0x349,0x408,'lY7t',0x4e2,0x678)](_0x335fcf,_0x1bbd41)),_0x4f4118=_0x4385f2[_0x38cea9(0x3c7,0x1fe,'AW1O',0x267,0x4bd)](_0x4385f2[_0x2620e1(0xa9f,0x854,0x8ce,0xa14,'s$Ha')](_0x51d198,_0x309235),_0x4385f2[_0x37a143('FJf^',0x432,0x220,0x43c,0x259)](_0xdb3abf,_0x335fcf)),_0x34bed1=_0x4385f2[_0x38cea9(0x13a,0x118,'Pdp)',0x31c,0x19a)](_0x4f4118,0x11*-0xba+-0x2*-0x994+-0x6cd+0.5),_0x4ff847=_0x4385f2[_0x2620e1(0x9b4,0x704,0xada,0x72d,'@n5Y')](_0x1a8ecf,_0x335fcf)?_0x4385f2[_0x38cea9(0x3d5,0x6ff,'Wl@y',0x4db,0x2bc)](_0x24e86f,_0x4385f2[_0x88cf44(0x3bb,0x43d,'&Ai4',0x259,0x20e)](_0x1a8ecf,_0x1bbd41)):_0x4385f2[_0x88cf44(0x45d,0x333,'9bZH',0x461,0xc5)](_0x24e86f,_0x4385f2[_0x38cea9(0x424,0x618,'oT2G',0x372,0x5b6)](_0x335fcf,_0x1bbd41)),_0x4e5620=_0x4385f2[_0x2620e1(0x5d0,0x34a,0x66d,0x5c5,'XQn$')](_0x1a8ecf,_0x335fcf)?-0x1efb+-0x202b+0x89*0x76:_0x4385f2[_0x38cea9(0x99,0x258,'FJf^',0x341,0x2bf)](_0x1a8ecf,_0xdb3abf)?_0x4385f2[_0x3133bb(0x8d8,0x65c,0x6e8,'qWkA',0x8c0)](_0x4f4118,_0x4385f2[_0x37a143('O!vz',0x653,0x544,0x41e,0x419)](_0x1a8ecf,_0x335fcf)):_0x4385f2[_0x2620e1(0x653,0x605,0x7a8,0x3a5,'(q1v')](_0x4f4118,_0x4385f2[_0x38cea9(0x2d3,0x38f,'*opT',0x42c,0x6da)](_0xdb3abf,_0x335fcf)),_0x43042e=_0x4385f2[_0x37a143('oT2G',0xcd,-0x4f,0x257,0x14)](_0x1a8ecf,_0xdb3abf)?0xfef+0x3c2+0x47*-0x47:_0x4385f2[_0x3133bb(0x5db,0x37b,0x610,'(q1v',0x7a1)](_0x34bed1,_0x4385f2[_0x88cf44(0x3da,0x5d8,'PO5L',0x4d2,0x866)](_0x1a8ecf,_0xdb3abf)),_0x1d3f26=_0x4385f2[_0x3133bb(0x607,0x5dd,0x820,'8dsX',0x67f)](_0x4385f2[_0x3133bb(0x32a,0x4bb,0x42f,'$rzo',0x624)](_0x4385f2[_0x88cf44(0x4fb,0x2e4,'MmT5',0x308,0x561)](_0x4ff847,_0x4e5620),_0x43042e),_0x5a62ea),_0x123ae7=_0x4385f2[_0x38cea9(0x555,0x2de,'lY7t',0x41f,0x628)](_0x58e100,_0x247fc3),_0x4dde28=_0x4385f2[_0x38cea9(0x407,0x151,'SI$S',0x179,-0xff)](_0x1d3f26,_0x247fc3),_0x309e86=[_0x123ae7,_0x4dde28],_0x3772aa=_0x4385f2[_0x2620e1(0x9c5,0x9ed,0x7d4,0x8de,'ShqC')](_0x5cd505,_0x309e86,[_0xa37d19[0x1fb2+0x2*-0x1a0+-0x1c71],_0xa37d19[0x1*0xf91+-0xb8a+0x405*-0x1]],_0xa37d19),_0x50a330=[_0x3772aa[-0x11f2+0x1ac1*0x1+-0x1c3*0x5],_0x3772aa[-0xe*-0x81+-0x1*-0x45e+-0xb6b],_0x3772aa[0x1ec1*-0x1+-0xc9*0x28+-0x3e2b*-0x1],_0x21f543[_0x3133bb(0x58d,0x696,0x7d4,'ShqC',0x56b)](_0x3772aa[-0x25*-0x9+0x4c2*-0x2+0x83a],_0x4385f2[_0x88cf44(0x2fc,0x379,'0&q8',0x238,0x464)](_0xa47623[_0x38cea9(0x4b7,0x2af,'AW1O',0x2f1,0x214)+_0x3133bb(0x44f,0x4d7,0x4db,'*opT',0x43e)],-0x6b*0x22+0x62*0xc4+-0x15c2)),_0x4385f2[_0x37a143('C(Ng',0x620,0x4fb,0x6ab,0x6a3)](_0x4385f2[_0x2620e1(0x7d3,0x8d8,0xa54,0x9b4,'^$Vo')](_0x3772aa[0x2*-0xfa7+-0x3e4+0x2336],-0x681*-0x1+0x2f*0xb7+-0x27b6),_0x636aa3)],_0x41b148=_0x4385f2[_0x38cea9(0x4ea,0x6ed,'@n5Y',0x50f,0x68c)](_0x38707c,[_0x50a330[0x17e4+-0x5*-0x43+-0x1931],_0x50a330[-0xd9f*-0x1+-0x21e0+-0x1444*-0x1]],[_0xa37d19[-0x89*-0x3b+0x3*-0x43b+-0x97*0x20],_0xa37d19[-0x1*0x26c9+-0x22ad*0x1+-0x4979*-0x1]],[_0xa37d19[0x1*-0x18da+0x109+0x17d3],_0xa37d19[0x19f5+-0x69*0x3+-0x9*0x2bf],_0xa37d19[-0x1*0x971+0xc15*0x3+-0x1aca],_0xa37d19[0x17b*0x5+-0x1*-0x52f+-0xc91],_0xa37d19[-0x556*0x1+-0x915+0xe71],_0xa37d19[0x1*-0xed1+0x2352+-0x147a]]),_0x1b81f7=[_0x4385f2[_0x37a143('9bZH',0x160,0x445,0x2f9,0x230)](_0x4385f2[_0x3133bb(0x858,0xbab,0x959,'Pdp)',0x9d5)](_0x41b148[-0x35c+0x1ca1+-0x1945],0x2133+0xcc5*0x3+0x2*-0x238f),_0x636aa3),_0x4385f2[_0x3133bb(0xb94,0x6ba,0x923,'*opT',0x891)](_0x4385f2[_0x2620e1(0x652,0x46a,0x875,0x7d8,'92*L')](_0x41b148[-0x15ad+-0x7*-0x49+0x13af*0x1],-0x3*-0xcce+-0x1ced+-0x919),_0x636aa3),_0x4385f2[_0x38cea9(0x61b,0x2e9,'*opT',0x3aa,0x303)](_0x4385f2[_0x3133bb(0xaab,0xa06,0x89f,'qWkA',0x6f6)](_0x41b148[0x1e4+-0xd6d+0xb8b],-0x1*0x15df+0x8fd+0xd46*0x1),_0x636aa3),_0x4385f2[_0x37a143('4)M3',0x226,0x1f8,0x3d7,0x555)](_0x4385f2[_0x37a143('NkZB',0x4db,0x672,0x3e4,0x236)](_0x41b148[-0x23a3+-0x13*-0x19d+0x4ff],0x1*0x155f+0x74+0x725*-0x3),_0x636aa3),_0x4385f2[_0x38cea9(0x658,0x7a2,'uOvk',0x4f4,0x623)](_0x4385f2[_0x3133bb(0x3f6,0x316,0x5b6,'*opT',0x402)](_0x41b148[0x346*-0x7+0x17bc+0x67*-0x2],-0x1ea6+-0x1c3c+0x2*0x1da3),_0x636aa3),_0x5e8c29],_0x47ba69=_0x4385f2[_0x38cea9(0x689,0x34d,'6kG6',0x49d,0x4a7)](_0x193f42,[_0xa37d19[0x77*-0x1+-0xb*-0x376+-0x2599],_0xa37d19[-0x213e+0x7dc+0xc5*0x21],_0xa37d19[-0x2294+0x767*0x5+-0x1*0x26b],_0xa37d19[0x253a+-0x4*-0x369+-0x10f3*0x3],_0xa37d19[0xc21+-0x1*0x10d1+0x86*0x9]],[_0x1b81f7[-0xfb*0xb+-0x830+0x12f9],_0x1b81f7[0x209e+-0x558+-0x1b45],_0x1b81f7[-0xdc8+0x1b1d+-0xd53],_0x1b81f7[-0x1*-0x1439+0x2*0x9ad+0x18*-0x1a6],_0x1b81f7[-0x2*-0xae3+0x1*-0xf0+0x29*-0x82]],_0x1b81f7);_0x47ba69[0x5c3+-0x496*-0x3+-0x137f]=_0x4385f2[_0x2620e1(0x8ab,0x7ce,0x92f,0x835,'*opT')](_0x47ba69[-0x1d56+-0x70b+-0x1*-0x2466],_0x47ba69[-0x449*0x1+0x5e*0x67+-0x2185])?_0x43c5a1[_0x3133bb(0x53c,0x7c8,0x622,'4)M3',0x371)](_0x47ba69[-0x95d+0x4*-0x529+-0x1*-0x1e06]):_0x103711[_0x37a143('&(ba',0x8ce,0x784,0x66b,0x4be)](_0x47ba69[-0x18a3+-0xd*0x3d+-0x18*-0x128]);let _0x3ef1d3=_0x4385f2[_0x3133bb(0xa61,0x800,0x8cd,'$rzo',0xa36)](_0x3d187e,[_0x1b81f7[-0x19c0+0x867*-0x3+0x32f7],_0x1b81f7[0x1018+-0x1f16+-0xa7*-0x17],_0x1b81f7[0xa*0x1e1+0x217*0x8+-0x237e]],[_0x47ba69[0x1cf3*0x1+-0x2138+0x447],_0x47ba69[0x9a*-0x34+0x6*-0x5b+0x216d],_0x47ba69[-0xe49*-0x2+-0x1*-0xad3+-0x1*0x2761]],[_0x47ba69[0x7*-0x584+0x1*-0x2495+-0x17*-0x345],_0x47ba69[0xdad*0x1+-0x3*0x9f+-0xbcd],_0x47ba69[0x1db+-0x1603+-0x2*-0xa16],_0x47ba69[0x1e48+-0x7f*0xc+-0x184f],_0x47ba69[-0x1a75+0x162a*0x1+0x55*0xd]]);_0x434e71[_0x38cea9(0x27b,0x6aa,'0&q8',0x430,0x2c2)](_0x47ba69);let _0x1c5d36=_0x47ba69[0x1*0x2047+-0x145+0xc*-0x295],_0x33904b=_0x3ef1d3[0x242c+-0x439+-0x1fef];_0x5b5fa1=_0x1c5d36,_0x10bb06=_0x33904b;let _0x6fa4b2=_0x4385f2[_0x88cf44(0x54b,0x6cd,'Wl@y',0x7e1,0x7cd)](_0x205faa,_0x43710f[_0x38cea9(0x69d,0x3ab,'ShqC',0x58a,0x83a)+'c'])?_0x41b148[0x1973+-0x1*-0x18fa+-0x3268]:_0x3772aa[-0x2045+-0x15b1+0x35f6*0x1],_0xb700c0=_0x4385f2[_0x3133bb(0x643,0x2d3,0x555,'sR20',0x5fa)](_0x6fa4b2,_0x4385f2[_0x37a143('sR20',0x808,0x8ce,0x703,0x6a1)](_0x4385f2[_0x3133bb(0x615,0x6ec,0x7a7,'MmT5',0x659)](_0x6fa4b2,0x25*-0x107+-0x249d+0x4b04*0x1),_0x4385f2[_0x38cea9(0x6e3,0x45d,'UjN6',0x45b,0x2e9)](_0x5fec49))),_0x274cce=_0x4385f2[_0x38cea9(0x3a9,0xf,'AW1O',0x1dc,0x13)](_0x46d103,0x1139*-0x1+0x708*0x3+-0x3df)?_0x4385f2[_0x37a143('qWkA',0x614,0x816,0x680,0x7b0)](_0xb700c0,_0x4385f2[_0x38cea9(0x4b5,0x316,'AW1O',0x22b,0x3a9)](_0x4385f2[_0x3133bb(0x59e,0x455,0x54a,'6o**',0x319)](_0x4385f2[_0x37a143('@n5Y',0x313,0x499,0x3f7,0x142)](_0xb700c0,0x11f8+0x12ea+0x615*-0x6),_0x4385f2[_0x88cf44(0x60d,0x495,'&Ai4',0x492,0x647)](_0x46d103,_0x4385f2[_0x38cea9(0x11d,0x4a8,'O!vz',0x225,0x27)](_0x2e30e8[_0x88cf44(0x355,0x33d,'&Ai4',0xcd,0x42e)],0xe25+0x2448+-0x1*0x3209))),0x170d+-0x5f3+-0x1118)):_0x4385f2[_0x38cea9(0xe,0x43b,'&Ai4',0x1a6,-0xeb)](_0xb700c0,_0x4385f2[_0x37a143('$rzo',0x341,0x75d,0x4f3,0x34d)](_0x4385f2[_0x3133bb(0x46b,0x5f1,0x4ef,'F]3A',0x36d)](_0xb700c0,-0x197b+0x899*-0x4+0x1*0x3c43),_0x4385f2[_0x2620e1(0x5be,0x749,0x426,0x335,'R!aa')](_0x46d103,_0x4385f2[_0x88cf44(0x40f,0x2df,'po(w',0x274,0x29d)](_0x51434d[_0x2620e1(0xa37,0xa63,0xac5,0xcd4,'&(ba')],-0x61d*0x4+-0x264+0x1b6e)))),_0xf7f4bd=_0x274cce;_0xf7f4bd+=_0x424f12?_0x4385f2[_0x37a143('8dsX',0x8f1,0x904,0x6a1,0x85c)](_0x4385f2[_0x37a143('qWkA',0x1bb,0x40c,0x26d,-0x3f)](_0x274cce,-0x22fd+0x1c3d+-0x1c9*-0x4),0x1*-0x16a0+0x1*-0x80c+0x623*0x5):-0x2095+-0x756+0x27eb,_0xf7f4bd+=_0xf0736e?_0x4385f2[_0x3133bb(0x55e,0x664,0x7b4,'PO5L',0x881)](_0x4385f2[_0x37a143('sR20',0x4dc,0x637,0x70b,0x553)](_0x274cce,0x11fe+0x4*0x853+0x2*-0x1973),-0x4*-0x98e+-0x11ab+0x1*-0x1489):-0x5a7+-0x80c+0xdb3,_0x636aa3=_0x4385f2[_0x88cf44(0x714,0x64f,'sR20',0x729,0x7f9)](_0xf7f4bd,_0x4385f2[_0x88cf44(0x6cb,0x731,'ku1u',0x779,0x773)](_0x6fa4b2,-0x4*-0x83d+-0xa73+-0x161d));}}else{if(_0x136c67[_0x38cea9(0x840,0x871,'NkZB',0x661,0x3bb)](_0x136c67[_0x37a143('^$Vo',0x4ce,0x5f1,0x6ae,0x8d2)],_0x136c67[_0x3133bb(0x677,0x60c,0x546,'ku1u',0x743)])){_0xe94eb8=[];for(let _0x4a5741=0x1*-0x5cf+0x92d+-0x7b*0x7;_0x4385f2[_0x37a143('qWkA',0x436,0x39f,0x4c9,0x431)](_0x4a5741,_0x3bb517[_0x37a143('u(Mc',0x53f,0x3fd,0x324,0x5be)+'h']);_0x4a5741++)_0x36229d[_0x3133bb(0x882,0x48b,0x626,'u9$g',0x5bf)](_0x4a5741);}else _0x136c67[_0x2620e1(0x880,0x6c8,0x6ca,0x954,'&(ba')](_0x37d425);}}})();}());const _0x5e3428=(function(){function _0x1138c6(_0x31c527,_0x4122dd,_0x1d6ba3,_0x209eed,_0x9f111a){return _0x5723(_0x209eed- -0x19,_0x4122dd);}function _0x217f1b(_0x4c4414,_0x4a3988,_0x7f4dcd,_0x2d9fa3,_0x523f9f){return _0x5723(_0x523f9f- -0x27a,_0x2d9fa3);}function _0x4dd938(_0x74eff0,_0xb3d787,_0x2473af,_0x8cd8e8,_0x497098){return _0x5723(_0x2473af-0x258,_0x8cd8e8);}const _0x2544ec={'gCLsY':function(_0x2e4fae,_0x15d483){return _0x2e4fae/_0x15d483;},'ClBeL':function(_0x5787a8,_0x1ec047){return _0x5787a8(_0x1ec047);},'NtPEz':function(_0x361fbe,_0x4fcc7a){return _0x361fbe+_0x4fcc7a;},'hLhpW':_0x217f1b(0x538,0x660,0x37f,'FJf^',0x499)+_0x217f1b(0x291,0x167,0x149,'FJf^',0x5)+_0x217f1b(0x353,-0xf1,-0x3b,'6o**',0xa1)+_0x41b828(0x7ec,'u(Mc',0x8a9,0x9a9,0x9de),'jHyVz':_0x1138c6(0x745,'s$Ha',0x4cb,0x66f,0x3d5)+_0x2adfc3('4)M3',0x509,0x441,0x4ba,0x505)+_0x2adfc3('R!aa',0x3d1,0x4c2,0x281,0x420)+_0x41b828(0x8ab,'MmT5',0x60e,0x59a,0x634)+_0x41b828(0x649,'sR20',0x61b,0x38c,0x45e)+_0x217f1b(-0x189,-0xc,-0x12,'UuNz',0xfd)+'\x20)','GMBkg':function(_0x289035){return _0x289035();},'VVDnt':function(_0x43abce,_0x24c779){return _0x43abce!==_0x24c779;},'IlaGO':_0x4dd938(0x59e,0x5c4,0x81e,'uOvk',0x801),'sUPoI':_0x1138c6(0x1af,'0&q8',0x4ea,0x31d,0xcb),'gCXoT':_0x41b828(0x47e,'PO5L',0x4ed,0x458,0x6b1),'VjbXj':function(_0x4e04f5,_0x179bc0){return _0x4e04f5===_0x179bc0;},'uzkGI':_0x217f1b(0x530,0x196,0x264,'6kG6',0x2c1),'OTyRE':_0x217f1b(0x6fe,0x4d2,0x41f,'u9$g',0x49e)};function _0x41b828(_0x5a65dc,_0x26113d,_0x161b44,_0x7a2cbf,_0xf5b93b){return _0x5723(_0x161b44-0x1d6,_0x26113d);}function _0x2adfc3(_0x126c1b,_0x3b3c56,_0x54ec4f,_0x3cd8c0,_0x577def){return _0x5723(_0x577def- -0x77,_0x126c1b);}let _0x1a3bb0=!![];return function(_0x304556,_0x4d3f7c){function _0x26e4f3(_0x1822cb,_0x3aff84,_0x1d3d87,_0xc90345,_0x1adff5){return _0x217f1b(_0x1822cb-0x1dd,_0x3aff84-0x1c6,_0x1d3d87-0x159,_0xc90345,_0x1822cb-0x3b1);}function _0x1110e5(_0x1c1256,_0x372f78,_0x195144,_0x55afca,_0x1d96d0){return _0x1138c6(_0x1c1256-0x65,_0x1c1256,_0x195144-0x30,_0x1d96d0-0x1d3,_0x1d96d0-0xdb);}function _0x147d59(_0x4aebcb,_0x488049,_0x193653,_0x45d64a,_0x3b02d1){return _0x2adfc3(_0x45d64a,_0x488049-0x137,_0x193653-0xcd,_0x45d64a-0x106,_0x193653-0x7b);}const _0x24a2c4={'QyhMt':function(_0x12ed99,_0x2a8035){function _0x3ce665(_0x300a4c,_0x54ad6a,_0x4b6c2a,_0x365bd3,_0x376a67){return _0x5723(_0x300a4c-0x10b,_0x4b6c2a);}return _0x2544ec[_0x3ce665(0x810,0xa4e,'q1mm',0x6f3,0x7c2)](_0x12ed99,_0x2a8035);},'xTFEZ':function(_0x1e9cd8,_0x133370){function _0x4d29d6(_0x11200e,_0x208799,_0x419d8a,_0x1acd24,_0xee911d){return _0x5723(_0x11200e- -0x3cd,_0x208799);}return _0x2544ec[_0x4d29d6(0x290,'C(Ng',0x2df,0x2b0,0x3fc)](_0x1e9cd8,_0x133370);},'eWURa':function(_0x1f5fd1,_0x20d1fa){function _0x1d9689(_0x2f6590,_0x47a4c6,_0x4c507f,_0xfbed7f,_0x21748b){return _0x5723(_0x21748b- -0xd1,_0xfbed7f);}return _0x2544ec[_0x1d9689(0x22c,0x1d3,0x3d,'lY7t',0x22f)](_0x1f5fd1,_0x20d1fa);},'GcSYw':_0x2544ec[_0x36ee6b(0x287,0xc7,-0x5b,-0x13e,'j8lD')],'pIphv':_0x2544ec[_0x147d59(0x2cf,0x25e,0x469,'UuNz',0x30b)],'FhDKB':function(_0x34921d){function _0x1fab1e(_0xa6594c,_0x82c62d,_0x621258,_0xfbc4be,_0x4f5f77){return _0x36ee6b(_0xa6594c-0x107,_0xfbc4be-0x498,_0x621258-0x186,_0xfbc4be-0x18c,_0x4f5f77);}return _0x2544ec[_0x1fab1e(0x50a,0x63d,0x899,0x7b0,'9bZH')](_0x34921d);},'wQkuq':function(_0x2fc6fa,_0x5e0196){function _0x19ab35(_0x5f11e5,_0x31d1bd,_0x579aba,_0x166ea5,_0x49da5e){return _0x147d59(_0x5f11e5-0xb1,_0x31d1bd-0xa7,_0x579aba- -0x296,_0x31d1bd,_0x49da5e-0x197);}return _0x2544ec[_0x19ab35(0x1b7,'lY7t',0x145,-0xb1,-0x11f)](_0x2fc6fa,_0x5e0196);},'uzOdk':_0x2544ec[_0x1110e5('qWkA',0x8a6,0xa50,0xb20,0x8e8)],'EMSWe':_0x2544ec[_0x147d59(0x492,0x31a,0x26c,'9bZH',0x32e)],'veIHB':function(_0xd257a6,_0x1f6209){function _0x2ebbe8(_0x5793d0,_0x1bbb89,_0xe306de,_0x4471f4,_0x47353b){return _0x36ee6b(_0x5793d0-0xce,_0x4471f4- -0x10c,_0xe306de-0x18a,_0x4471f4-0x166,_0x47353b);}return _0x2544ec[_0x2ebbe8(0xb8,-0x153,-0xdf,0x159,'lY7t')](_0xd257a6,_0x1f6209);},'pCykJ':_0x2544ec[_0x26e4f3(0x778,0x843,0x848,'FJf^',0x717)]};function _0x36ee6b(_0x6dcdf9,_0x67cec,_0x134a42,_0x2b0805,_0x2f426c){return _0x1138c6(_0x6dcdf9-0xe2,_0x2f426c,_0x134a42-0x1c0,_0x67cec- -0x159,_0x2f426c-0xe7);}function _0x4ede6c(_0x93f2cc,_0x3f5b4c,_0x5f4360,_0x4210a4,_0x48634d){return _0x4dd938(_0x93f2cc-0x179,_0x3f5b4c-0x174,_0x48634d- -0x43e,_0x5f4360,_0x48634d-0x46);}if(_0x2544ec[_0x36ee6b(0x3e2,0x144,0x1b3,0x82,'j8lD')](_0x2544ec[_0x26e4f3(0x3e9,0x309,0x367,'IM6c',0x697)],_0x2544ec[_0x4ede6c(0x45d,0x273,'*opT',0x33c,0x2b7)]))_0x29e894=_0x2544ec[_0x147d59(0x15,0x3ea,0x274,'U3t)',0xc5)](_0x3126e7,_0x4509c7),_0x331b9f=-0x1*0x2575+-0x1f1f+0x9a*0x72;else{const _0x51d71a=_0x1a3bb0?function(){function _0x9d47e6(_0x22b982,_0xa56aa2,_0x39637e,_0x1ec738,_0x3c5a84){return _0x1110e5(_0x3c5a84,_0xa56aa2-0x13e,_0x39637e-0x1,_0x1ec738-0x5d,_0xa56aa2- -0x2f9);}function _0x4439af(_0x538852,_0x52b874,_0x46f44d,_0x4964ae,_0xaa2f1d){return _0x26e4f3(_0x4964ae- -0x194,_0x52b874-0x1b1,_0x46f44d-0x193,_0xaa2f1d,_0xaa2f1d-0x142);}function _0x3d5364(_0x66a4f,_0x1d8215,_0x59a8a9,_0x149166,_0x418882){return _0x4ede6c(_0x66a4f-0x10f,_0x1d8215-0x135,_0x59a8a9,_0x149166-0x8b,_0x1d8215-0x45e);}function _0x1cd96e(_0x19b30d,_0x3b244e,_0x1762c2,_0x12f49c,_0x34b31c){return _0x147d59(_0x19b30d-0x182,_0x3b244e-0x4d,_0x1762c2- -0x1f7,_0x3b244e,_0x34b31c-0x143);}function _0x4703d9(_0x54d634,_0x55af45,_0x2a2645,_0x462dee,_0x1046fc){return _0x26e4f3(_0x462dee- -0x338,_0x55af45-0x8d,_0x2a2645-0x14f,_0x55af45,_0x1046fc-0x106);}if(_0x24a2c4[_0x3d5364(0xac1,0x8c4,'9bZH',0x844,0x773)](_0x24a2c4[_0x3d5364(0x40c,0x475,'AW1O',0x508,0x6a3)],_0x24a2c4[_0x1cd96e(0x4ad,'&(ba',0x45d,0x43d,0x5f3)])){if(_0x4d3f7c){if(_0x24a2c4[_0x4439af(0x25d,0x516,0x1f9,0x2a2,'F]3A')](_0x24a2c4[_0x4439af(0x510,0x2a5,0x55b,0x377,'&(ba')],_0x24a2c4[_0x4703d9(-0x145,'O!vz',0x2a8,0x20,-0xc2)])){if(_0x2083cb){const _0x2ec271=_0x3a99ec[_0x9d47e6(0x2a8,0x2f3,0x2e4,0x105,'Pdp)')](_0x46ad42,arguments);return _0x1a4a1d=null,_0x2ec271;}}else{const _0x27939b=_0x4d3f7c[_0x1cd96e(-0xcd,'(q1v',0x22,0x294,0x11)](_0x304556,arguments);return _0x4d3f7c=null,_0x27939b;}}}else{const _0x42f5be=_0x24a2c4[_0x9d47e6(0x19b,0x372,0x219,0x26b,'C(Ng')](_0x20f082,_0x24a2c4[_0x4703d9(0x601,'@n5Y',0x357,0x40c,0x272)](_0x24a2c4[_0x1cd96e(0x6ca,'Wl@y',0x475,0x3ac,0x71d)](_0x24a2c4[_0x4703d9(0x50d,'^$Vo',0x531,0x4db,0x6df)],_0x24a2c4[_0x9d47e6(0x76d,0x5a8,0x843,0x728,'ShqC')]),');'));_0x46727e=_0x24a2c4[_0x3d5364(0x401,0x4cf,'PO5L',0x4bd,0x48f)](_0x42f5be);}}:function(){};return _0x1a3bb0=![],_0x51d71a;}};}()),_0x3c8784=_0x5e3428(this,function(){const _0xdc3812={'rLfUx':function(_0x30c21c,_0x3da14c){return _0x30c21c(_0x3da14c);},'gGSRv':function(_0x31c687,_0x403523){return _0x31c687+_0x403523;},'LYWlm':_0x1030f3('ShqC',0x52d,0x220,0x1be,0x3ff)+_0x31f7bb(0x61c,0x4b3,'&(ba',0x224,0x66f)+_0x5d9fc8('$rzo',0x5ae,0x5b8,0x586,0x345)+_0x31f7bb(0x2fb,0x3c9,'MmT5',0x3e3,0x4b1),'rBxsE':_0x138d9c('MmT5',0x5e6,0x8f6,0x6a5,0x93c)+_0x132747(0x424,0x476,0x3b6,0x560,'!dR6')+_0x1030f3('F]3A',0x48c,0x2aa,0x5b5,0x402)+_0x31f7bb(-0x23,-0x9d,'#UlT',-0x286,0x56)+_0x31f7bb(0x176,-0x12,'AW1O',0x1c1,-0x1a6)+_0x138d9c('U3t)',0x55d,0x89b,0x5f7,0x4ac)+'\x20)','Fhwgj':function(_0x17c771,_0x1a19ac){return _0x17c771(_0x1a19ac);},'LJCFq':function(_0x275383,_0x23b49b){return _0x275383+_0x23b49b;},'RvRpN':function(_0x3c8374){return _0x3c8374();},'lfFpL':_0x1030f3('4)M3',0x2f4,0x495,0x41e,0x29e),'JwWea':_0x138d9c('UuNz',0x87c,0x4fe,0x76f,0x668),'wDFmd':_0x31f7bb(0x5a4,0x441,'4)M3',0x6ca,0x617),'ZvTqi':_0x132747(0x13d,0x192,0x28e,0x3c3,'92*L'),'nIMqB':_0x31f7bb(0x20b,0x383,'8dsX',0x57c,0x59d)+_0x5d9fc8('u(Mc',0x45b,0x2bd,0x3e3,0x559),'fcVSC':_0x138d9c('&(ba',0x93b,0x990,0x6e4,0x926),'ZizWe':_0x138d9c('FR87',0x47d,0x2f1,0x579,0x65c),'yVqyv':function(_0x5e0a6b,_0x3d7912){return _0x5e0a6b<_0x3d7912;},'VmGFZ':function(_0x3c3c08,_0x109a14){return _0x3c3c08===_0x109a14;},'RFXZS':_0x138d9c('NkZB',0x869,0x8b4,0x843,0x9cb),'iYAIc':_0x1030f3('XQn$',0x555,0x505,0x37c,0x2a3),'EGOUd':function(_0x247d49,_0x32ca83){return _0x247d49(_0x32ca83);},'oxDRs':function(_0x42479d,_0x3b502f){return _0x42479d+_0x3b502f;},'GsDAb':function(_0x4952e3,_0x5ce82c){return _0x4952e3!==_0x5ce82c;},'gerkV':_0x5d9fc8('PO5L',0x4bb,0x901,0x6da,0x716),'WmkHj':function(_0x5ea6c5,_0x325976){return _0x5ea6c5<_0x325976;},'LVOvI':_0x31f7bb(0xd2,0x19f,'!dR6',-0xd0,-0xaf)};let _0x551fce;function _0x132747(_0x55f036,_0x17f208,_0x38e91e,_0x49b9c3,_0x21e330){return _0x5723(_0x55f036- -0x214,_0x21e330);}function _0x1030f3(_0x3a5844,_0x33a079,_0x40aef4,_0x4ed08d,_0x117082){return _0x5723(_0x117082- -0xd0,_0x3a5844);}function _0x31f7bb(_0x2d1fcc,_0x2519a3,_0x547a5f,_0x5e23e9,_0x2ba72a){return _0x5723(_0x2519a3- -0x290,_0x547a5f);}try{if(_0xdc3812[_0x138d9c('UjN6',0x867,0x7b5,0x6de,0x442)](_0xdc3812[_0x138d9c('3Q2i',0x64a,0x7c4,0x5ec,0x40b)],_0xdc3812[_0x31f7bb(0x47c,0x290,'6o**',0x42d,0xf0)])){let _0x329f65;try{_0x329f65=_0xdc3812[_0x5d9fc8('oT2G',0x581,0x88d,0x631,0x857)](_0xcb9172,_0xdc3812[_0x132747(0x2d4,0xdc,0x47e,0x141,'qWkA')](_0xdc3812[_0x5d9fc8('lY7t',0x753,0x5f4,0x72b,0x687)](_0xdc3812[_0x132747(0x422,0x20e,0x644,0x6cf,'NkZB')],_0xdc3812[_0x5d9fc8('@n5Y',0x4b2,0x4d4,0x56c,0x715)]),');'))();}catch(_0x326e56){_0x329f65=_0x4daff5;}return _0x329f65;}else{const _0x4176da=_0xdc3812[_0x138d9c('9bZH',0x70d,0x6ad,0x7c6,0x7b6)](Function,_0xdc3812[_0x132747(0x1a1,0x18f,0x1d2,0x15c,'q1mm')](_0xdc3812[_0x5d9fc8('lY7t',0x3e8,0x3ae,0x45a,0x62b)](_0xdc3812[_0x138d9c('FJf^',0x9bd,0xc38,0x98f,0xa08)],_0xdc3812[_0x1030f3('&(ba',0x3ac,0x7ea,0x38f,0x557)]),');'));_0x551fce=_0xdc3812[_0x132747(0x1ba,-0x5,0x2cb,0x108,'U3t)')](_0x4176da);}}catch(_0x2a0b19){if(_0xdc3812[_0x132747(0x40e,0x3d3,0x31f,0x168,'#UlT')](_0xdc3812[_0x138d9c('F]3A',0x9d1,0x97c,0x98a,0x6d5)],_0xdc3812[_0x138d9c('!dR6',0x4a5,0x793,0x665,0x49c)]))return![];else _0x551fce=window;}function _0x138d9c(_0xfa86df,_0x5157c2,_0x32435f,_0x51a9b9,_0x1612b9){return _0x5723(_0x51a9b9-0x25b,_0xfa86df);}const _0x55c72a=_0x551fce[_0x138d9c('AW1O',0x3e0,0x4eb,0x4de,0x550)+'le']=_0x551fce[_0x31f7bb(-0xf1,0x12b,'UjN6',0x34,0x7a)+'le']||{};function _0x5d9fc8(_0x47ff4b,_0x183750,_0x251bd9,_0xc757f4,_0x2a4355){return _0x5723(_0xc757f4-0x1da,_0x47ff4b);}const _0xca3bdc=[_0xdc3812[_0x1030f3('u9$g',0x204,0x32c,0x2f1,0x32e)],_0xdc3812[_0x138d9c('ureA',0x84a,0xb59,0x8de,0xa29)],_0xdc3812[_0x31f7bb(-0x11a,0x116,'IM6c',0x206,0x280)],_0xdc3812[_0x138d9c('C(Ng',0x8af,0x6e0,0x8a2,0x9cd)],_0xdc3812[_0x138d9c('Wl@y',0x89f,0x5c7,0x864,0x847)],_0xdc3812[_0x138d9c('AW1O',0xa04,0xa7c,0x938,0xb42)],_0xdc3812[_0x31f7bb(0x12f,0x1e8,'3Q2i',0x3c9,-0x23)]];for(let _0x100b2b=0x260a+0x195c+-0x3f66;_0xdc3812[_0x1030f3('j8lD',0x451,0x62e,0x75e,0x632)](_0x100b2b,_0xca3bdc[_0x31f7bb(-0x275,0x14,'#UlT',0xe0,-0x4e)+'h']);_0x100b2b++){if(_0xdc3812[_0x132747(0x1fc,-0x1c,0x20d,0x26b,'0&q8')](_0xdc3812[_0x138d9c('u(Mc',0x6a2,0x4af,0x5d6,0x3ee)],_0xdc3812[_0x5d9fc8('Wl@y',0x729,0x5c0,0x486,0x5fe)])){const _0x494e95=_0x5e3428[_0x132747(0x199,0x1b4,0x95,0x301,'*opT')+_0x132747(0x4c7,0x479,0x507,0x549,'R!aa')+'r'][_0x5d9fc8('q1mm',0x41d,0x478,0x491,0x6f0)+_0x132747(-0x4,-0x21f,0x2ab,0xa3,'C(Ng')][_0x132747(0x3de,0x1af,0x4a5,0x681,'UjN6')](_0x5e3428),_0x5e8892=_0xca3bdc[_0x100b2b],_0x3690bf=_0x55c72a[_0x5e8892]||_0x494e95;_0x494e95[_0x132747(0x128,-0x17,-0x1d,0x109,'u(Mc')+_0x31f7bb(0x521,0x29c,'&Ai4',0x44b,0x231)]=_0x5e3428[_0x5d9fc8('&Ai4',0x3ec,0x442,0x618,0x7d5)](_0x5e3428),_0x494e95[_0x132747(0x1b,-0xb5,-0xe,0xd0,'u9$g')+_0x138d9c('1eOF',0x555,0x428,0x6ba,0x8af)]=_0x3690bf[_0x132747(0x186,0x2fc,-0xe7,0x2da,'Wl@y')+_0x1030f3('*opT',0x405,0x10,0x3b,0x1ff)][_0x1030f3('ShqC',0x4e2,0x566,0x642,0x4bc)](_0x3690bf),_0x55c72a[_0x5e8892]=_0x494e95;}else{let _0x435cbc;try{const _0x4c7956=_0xdc3812[_0x132747(0x534,0x575,0x7b2,0x7a5,'q1mm')](_0x200aad,_0xdc3812[_0x138d9c('O!vz',0x65e,0x27d,0x4f2,0x2ee)](_0xdc3812[_0x5d9fc8('#UlT',0x388,0x47b,0x5bd,0x59d)](_0xdc3812[_0x138d9c('9bZH',0x7ee,0x961,0x99f,0x700)],_0xdc3812[_0x5d9fc8('$rzo',0x46a,0x65c,0x50b,0x6ad)]),');'));_0x435cbc=_0xdc3812[_0x132747(0x423,0x448,0x33c,0x543,'po(w')](_0x4c7956);}catch(_0x58968e){_0x435cbc=_0x16b4a6;}const _0x2d1171=_0x435cbc[_0x138d9c('AW1O',0x694,0x75d,0x4de,0x283)+'le']=_0x435cbc[_0x138d9c('SI$S',0x74a,0x7d5,0x643,0x606)+'le']||{},_0x1e74d2=[_0xdc3812[_0x1030f3('s$Ha',0x234,0x65d,0x296,0x3aa)],_0xdc3812[_0x31f7bb(0x54a,0x2af,'MmT5',0xa5,0x1e4)],_0xdc3812[_0x31f7bb(0x28f,0x415,'uOvk',0x32b,0x6b2)],_0xdc3812[_0x1030f3('MmT5',0x6b9,0x586,0x3a7,0x516)],_0xdc3812[_0x132747(0x3a8,0x4ac,0x52a,0x62f,'O!vz')],_0xdc3812[_0x1030f3('ShqC',0x38a,0x3f5,0x6b2,0x4b6)],_0xdc3812[_0x5d9fc8('u(Mc',0x821,0x738,0x680,0x4dc)]];for(let _0x22aad7=-0x9ca+0x1*-0x2f3+0xcbd;_0xdc3812[_0x1030f3('3Q2i',0x6fa,0x788,0x3c9,0x534)](_0x22aad7,_0x1e74d2[_0x132747(0x4df,0x34d,0x376,0x4ce,'!dR6')+'h']);_0x22aad7++){const _0x30d501=_0x439f6f[_0x1030f3('&Ai4',0x43,0x44a,-0x97,0x1c4)+_0x1030f3('NkZB',0x6a3,0x574,0x37e,0x52e)+'r'][_0x1030f3('oT2G',0x74d,0x235,0x4f0,0x4a5)+_0x138d9c('#UlT',0x865,0xa40,0x970,0x7a8)][_0x5d9fc8('1eOF',0x4b0,0x791,0x673,0x53a)](_0x54c5f2),_0x313b57=_0x1e74d2[_0x22aad7],_0x252172=_0x2d1171[_0x313b57]||_0x30d501;_0x30d501[_0x132747(0x485,0x38b,0x672,0x4f5,'&(ba')+_0x5d9fc8('R!aa',0x4bc,0x49e,0x40b,0x676)]=_0x4f8307[_0x138d9c('Pdp)',0x80d,0x81b,0x82b,0x58a)](_0xd8d549),_0x30d501[_0x138d9c('Wl@y',0x816,0x74a,0x5f5,0x7ea)+_0x5d9fc8('sR20',0x50c,0x8ae,0x608,0x367)]=_0x252172[_0x5d9fc8('F]3A',0x2db,0x26f,0x4c9,0x343)+_0x132747(0x2cf,0x277,0x46b,0x27a,'SI$S')][_0x132747(0x426,0x650,0x301,0x550,'u(Mc')](_0x252172),_0x2d1171[_0x313b57]=_0x30d501;}}}});function _0x92616b(_0x4a802a,_0x20dd0d,_0x2eeb52,_0x6b3346,_0xeb8474){return _0x5723(_0xeb8474- -0x17d,_0x4a802a);}_0x3c8784();const BARO_SEA=0x2388+0xa97*0x3+0x3f58*-0x1,_0x3a4c73={};_0x3a4c73[_0x115285(0xa6e,0x7d7,0x8f3,'q1mm',0x714)+'c']=0xf,_0x3a4c73[_0x115285(0x94f,0x7f1,0x88a,'IM6c',0x631)]=0x8e,_0x3a4c73[_0x4c1529(0x3f8,0x34a,0x654,'sR20',0x39c)+_0x115285(0x4b8,0x3e6,0x490,'MmT5',0x569)]=0xc350,_0x3a4c73[_0x92616b('Pdp)',0x223,-0x7e,-0x19e,0xab)+_0x4c1529(0x6e3,0x8cc,0x562,'SI$S',0x881)]=0x124f8,_0x3a4c73[_0x4ec5db('FR87',0xaa9,0x95e,0x806,0x6a9)+_0x115285(0x443,0x4a9,0x65c,'uOvk',0x603)]=0x14c08,_0x3a4c73[_0x4ec5db('92*L',0x702,0x408,0x50b,0x564)+'t1']=0x3e8;function _0x4ec5db(_0x501f13,_0x5b8d34,_0xd1e3f7,_0x3cc2ea,_0x62a810){return _0x5723(_0x3cc2ea-0x250,_0x501f13);}_0x3a4c73[_0x4ec5db('0&q8',0x4f6,0x73f,0x48b,0x724)+'t2']=0x69a,_0x3a4c73[_0x4c1529(0x2c2,0x190,0x4fd,'0&q8',0x1f9)+'t3']=0x8fc,_0x3a4c73[_0x4c1529(0x564,0x719,0x7d2,'ku1u',0x4e7)+_0x4c1529(0x49f,0x235,0x2fe,'u(Mc',0x529)]=0x41a,_0x3a4c73[_0x92616b('u9$g',0x1cf,-0xb4,-0x15a,0x7e)+_0x115285(0x6f8,0x1fb,0x491,'IM6c',0x72c)]=0x6d6,_0x3a4c73[_0x92616b('ku1u',0x2c1,0x52a,0x59d,0x360)+_0x4c1529(0x2d4,0x574,0x366,'F]3A',0x15d)]=0x956,_0x3a4c73[_0x36fbf2(0x204,0x40,0x364,0x200,'4)M3')+_0x4c1529(0x3ff,0x4b9,0x4ef,'AW1O',0x284)]=0x64,_0x3a4c73[_0x36fbf2(0x3cb,0x3f,0x404,0x2d1,'$rzo')+_0x4ec5db('O!vz',0x89f,0x9ed,0x818,0x76e)]=0x3c,_0x3a4c73[_0x115285(0x505,0x37f,0x4b3,'92*L',0x628)+_0x4c1529(0x3ae,0x60d,0x348,'&Ai4',0x384)]=0x1e,_0x3a4c73[_0x92616b('&(ba',0x303,-0x190,-0xa1,0x9e)+_0x36fbf2(0x704,0x75e,0x36d,0x5bc,'AW1O')]=0x272f,_0x3a4c73['f1']=0xa,_0x3a4c73['f2']=1e-7,_0x3a4c73['f3']=-(0x1*0xd67+0x2ca+-0x102c),_0x3a4c73[_0x92616b('s$Ha',0x187,0x209,-0x6a,0x236)]=0x6ea,_0x3a4c73[_0x4ec5db('AW1O',0x401,0x6fb,0x59c,0x64d)]=0x780,_0x3a4c73[_0x115285(0x991,0x80e,0x8d4,'4)M3',0xb06)]=0x802,_0x3a4c73[_0x4c1529(0x468,0x4ae,0x398,'MmT5',0x706)]=0x91a;let a20n=_0x3a4c73,flex=0x2ad+-0x42e+0x181,error='',availRunway=0x1206+0xf*-0xb+0x1*-0x5ae,requiredRunway=0x1cae+-0x3*-0x913+-0x37e7,windHeading=-0x1*-0xb15+-0x21a7*-0x1+-0x2c12;function _0x4c1529(_0x187cbe,_0x1cd6b2,_0x51a0c,_0x47aba7,_0x1ac522){return _0x5723(_0x187cbe-0x87,_0x47aba7);}function _0x6cb3(){const _0x22c5c1=['mSouWO3cUq','WP/cTSkyWRZcNa','lW8FWOJcKW','W6rQc8kKWP0','W4C4W4e9WQK','W6TRW4tdKCoO','W4S/W7NdNaO','W6ddQSoyWPxdTG','WO7dQummWOa','sZJcJmoImW','W6K6oSo7W6C','lmkapJVcTa','sfrTW6dcSq','W7FcRCoRdfK','W7VcRhXHWPK','WOJcGmkOk0O','vvriW5FcKG','W7CmDSk6W5C','W6ddUI5a','qCkUp8orvW','WO8DbSkYWRa','qshdImoFWPC','rSoVWO8QWRW','WQGpW4WlW44','W7RcHh9aWQW','WOJdM1xcVCkL','r8kuW4aUna','hmokWRpcSmoG','WOpdTSo/d3C','EYtdOmo1WPa','W6tdKmo9pv4','W6eHnSoLWOS','W6eKlmo7W6O','CmoEh8o4WOO','WQezkCkI','W7FdSmolWPRdHG','W7qzW5nRW6a','W4ddTSoXfJO','W4ZcSb0u','cSoInmkJrW','zCkVtX1J','W48Idmo4W78','AxrYW7JcLW','W54sW6pdTrO','yHddM8oSWRS','WQ4sW4OlW4S','W5hcOuHYWO8','zCkhhmoAqq','WROifcHz','WPxdMMxcOCki','uCkvW55Kpq','W4CQW40QWPm','r8keWPKWWO4','W6hcKmk7WP/dNq','W7ZdPmoaWRddOG','B2vFW5BcGq','jmkFkqBcIa','CbVcLCowaa','ySoOkCo0WOW','WQL+W40DW6i','amkqedVcUa','p8ouhmkTDq','W7SwW6/dGc0','DmkZpmoeyG','lraTWORcPG','WPZdGL4QWQi','csK6gqG','W7CneSoxWP8','W7ddIsufWOa','wmo2gCopWPe','Emk0W6v3iq','jCkVW6xcJY4','jt3dNHBdNq','WPCeaSklWPC','BCo6WRmVWPC','WRShiSojW7BcVeC','W5lcG8kZWOBdIW','wX7cTmoefa','WPOYfmkdWQu','W63cNSoNf2i','WPlcGSkpixu','FmoFeSomWO0','zCkYfCoJqq','W5RcTCkDWQpdGq','WRW4W6mNW5C','W6Gwo8oSW4e','sCkbWR0fWOK','fmkRhWlcMq','WRdcOSkgkNi','W7ddPCkkW5DA','W6NdQ8o4WP/dQa','WOytW40pW7u','WRBdLxehW7i','W4DoW5xdVCom','W7XIW5RdImoc','W4RcQtKuua','AmkXW6icfG','WQ9MW5ybW5u','BCkIWRebWP8','qtZdN8ot','W6qclG','W6lcJCkMWQ/dGa','W6/cJxXQWO0','W7LkkmkTWQi','W4DCW5FdRSoq','W6CfbSoctq','W4FdPSkWW7y','odaXmbG','cSoYiSkmBq','WQ57W7u1W6K','W7KdlCocW7W','W5GykmotW58','W4S/rSoira','vmoCW63cSba','emkXW4lcLb8','WPOwW4KwW5y','r8o+lmowWQO','W5tdRSkVW71z','fmkSfZRcLq','fJRdPtBdMq','W5OTcCoKWOy','FmkywWb4','WOVdPLbjWQy','aCkBemkkrW','W7O9iSoEW74','C8kcAWPC','pmk8ltRcTG','ESo1WR4J','i8kKncBcUq','W6rqdCkvWO4','W5PDc8kYWP4','fSkzcCkvxW','W7Lne8knWPS','h8onWPdcJ8ot','WQCXm8kkWOi','WPX2c8obWRS','lsDkW67cTmkxW7bb','CSkXW7j7','W6ZcQCkQWPtdQa','WOSWW6W1W6m','wSoIkq','aJJdOqldIG','WOeKW6WlW7y','hCo+WRVdHCom','WQC7oN13','W5mbW7PiW5W','wSollmoTWO4','W7FdISoBWRpdIW','nmkRDMVdLq','CCoYkCo5WQG','WOSkgXvp','W6tcICk3WQFdIq','EWxcJCo1iW','fmkhrWxcTa','W7VdJLbIW6a','vLXMW5RcIG','zSkhWOqfWRm','WO3cQ8kHo2O','WONcSCkAbua','WQuYW7yLW5i','W7m0W5LxW44','W6ddSSokW7NdOq','nY4ZWR7cRq','mmkPruRcKa','W7jWimkOWRS','W4BdQmoaWPtdNW','W4RcG8ktWR/dQa','fmoxWO3dLmo0','WOG2hCknW4O','he3dNmkmfG','amkfcb7cRG','k8oLnmkpwW','W5SLnmo6WPW','m8oLkmkEtG','W77cJJ8Nxq','W7K1W5vYW4K','bXe1cXq','WPFdSfWHWPe','W5ldOCo2efa','W5ypF8oeqW','pdCRnW','WPrFW74rW5u','F8oXW4dcIIe','W7/cRaunwG','kCk6WQlcGcq','W5a8W7eCWPu','tCkMWOK9WP0','W4WlgSoYW7K','t8kbDrPv','W7VcRsOZBa','WRDYl8ovWP4','WPZcOCkpaw4','W5NdVSotWQ/dHa','sCoyWOSlWPG','W5Hzg8kVWO8','W7KKW6ddQGO','WRyhhSk8WPe','rYBcMSom','W5tdKetdGmkD','W7ZdMxJdOmky','W4TiW63dImow','oCk2fWpcSW','WPNdRLDwpmkliNpdQ8oaWOFcISkK','W4dcKSoMn0G','W7RdVCo+WPhdMq','ymkeW4PDnq','aCkpu0tdSa','Da7dM8oQWOi','W45iW4BdRG','W5lcSmozpvq','W4NdUCoxWQ/dOq','WP3cQmkwW6xcGZe6WRCMW4qS','WRCRW4m9W7C','W5JdN8oNWRddLq','AZZcNmo/ma','W4acW5xdOZu','rSk7nmoZzW','fCkrCftdRG','W5O6W7tdPGu','W7GzW4rkW7W','mCo2WPxcN8oG','W5ZdSSovWQJdNq','WOqNW4mdWOi','WR/dUf7cNmkN','W6ipeSoBWQ4','W60wW73dOte','jSoFaNPKW4m8W6rqW5m','W5tcGSolfLa','pSoaWOldTmom','vJpdNSoGWPW','iraUWRhcUG','WQnPW6KrW5W','W7dcM0rQWOC','WQKVhYHK','dGpdTdBdVq','W5i4W6n4W5S','WP4wW447W7i','WRqKW5a/W6m','W57dUmoiWO7dPq','emkBdGlcVq','dSkFmSk0CW','W5KXW6ddJIm','eSkgeaxdRq','fmkynrdcTG','eCknjIhcRW','W7JdR1NdJ8kB','W4BcNwjfWPK','WRCgW5ibW7G','DWpcNCoVgG','WPZcImk2pfC','W7ujkmonW78','nSoJmSkCBq','t8kMW4Lmoq','W6qcW6q','W4ehW7TUW4i','EmkkFqjZ','yaxdVSoqWQm','wIFdISoi','xmkQW4u4jW','W4VcP8o3WRi','CCk/DYb7','ASkOWQqaWRC','WPmMdCklWQG','W5xdL0zyW78','W6r2oCk0WR0','W5uCemorWOa','W6RcQ8krWPxdNq','BCksW6Gdea','WQOIW5e1W7u','kceoedO','o8olAdX4','W4maW5RdTYW','WRTEwmkzW4y','W4hcS8kFWP7dGa','W5xdT8oJWPRdHW','kYKPkby','W6qFka','W7PpamkVWRq','W7xdJmoMfLa','zCkIsIfG','wIRdIq','imkqqw7dIW','WOX3aSoEWO4','hGuAjcm','W7mTW7pdTtO','n8k2xLFdLW','qmkqW4THhq','jq8E','WRyunCkFWQW','W5lcT0jvWRq','B8k1W49qaa','W4vkW43dU8or','W4G2W4WpWPm','wCkwW5KDca','WPldKgdcUSky','W4yzsCotvW','FSopWO89WPa','FSo1imojWR4','W4RdOCo7','zCknW5nbpa','WQ1yBSoM','WO5sW6GsW7W','mmkPbLu','WRxdOMaNWQa','A8kiW68Eda','W6r9lSo9WPK','W7/cRCkvWP/dHa','WQ9kgSksemonWPuhW4JcTIi','W4lcOXCJFW','fmoFWQhdMmoU','EYtcJmomfq','WO/dJgu','jSkfx1BdPq','WOGupCkCWRm','dZanWQxcTG','aSozWOVdQSok','lCoxdmkBFW','W5hdOmkPW6yz','WOzdW7CfW5C','W7JcQGioFG','W6ZcR8obp3e','W5ZdVSovWPtdNW','WQpcJSkTjLi','qCo6W4hcQJy','WQVdLu3cM8kn','vSk4iCoh','WQ7dQfa6WPW','W5yzuCoTra','W57cLCo+a08','W4/dUSojmLa','WQ7cP8kjpwC','W5OQi8o9W74','W7Cbn8o1WOu','gZtdSWldKG','W4mzW7xdOIu','W7ulsq','W7xcUhHhWRC','W7GeW5u','EmoRWQ0OWRm','jCogWOddICon','W49EW43dHCoe','FmoidSogWOS','W7BdKSoPWQtdHq','mmkrW5JcHq4','aCoQWQhcT8o0','W6asW5JdLam','W78PoCoGW4y','b8ofWQhcMmoB','W6/dU2tdP8kS','m8oVpSkbxa','WPhcISk5kei','W7NdV2FdO8ki','WORdU07cNSks','pZZdNs7dHa','aWCscYG','W4VdMSonWRRdOa','F8ogW6lcSYK','W4NdHSk1W55C','WOlcTSk8nLG','hmoKWRRcK8or','W57cSmoeo1G','WOnbW74s','fmoKWQldVmoO','uSoVW4xcSZ0','v8kkfSkxvq','W63cGSksWP7dTa','v8kHWOK','W5VdS8oJWOZdPW','W5VcUmkiWQ7dUG','W4BdHCo2hN8','n8o0fmkkFW','cmojtXFcQq','W4e1hSohW6i','W4hcU8kjWRVdHa','W63cJc1cW7O','WQNdRhxcOmkS','eCoBWPtdMSoi','j8oCWPRdVCow','W5VdTmktWRy','WO9MW7OZW4q','W57cQbqwsG','W6WGW4SrWO4','nZKeWRhcUW','W4RdGghdJSk8','W7/cNIS1AW','W5ZdICoUWRBdIa','qSk+tYfK','WQJcUmkfdNS','WO53dSo1WQK','eCkIW73cIWG','x8kvWQKfWQG','WRfPWQjgW54','W45NW4ddJCog','BSkeW6mdpq','gGWqltG','qSkTub9N','W6ScW4jTW7G','W7SQW7hdJHy','b27dM8kEnG','amkZnmowvG','WPvDW7SaW74','DZdcT8osba','W4PaW43dR8or','bmkEh8kCyG','E8koBr18','W5WFp8oGWR8','t1rQW4BcIa','W67cMmo3peG','otVdQd3dHG','oZGxjXi','W5ZdU8oMWPJdKa','W7ddI2H9W4u','W4ZcQCknWQm','W7BcLM1xWQm','W7epm8oXWOa','W5ldICkzW6rj','e8okWRBcV8od','ncCfWO7cIW','sCkPW7mfpq','WQJcKSkwdv0','iCkcW73cJqW','W5hdPSkXW7W','W6ipW7VdKYK','oSohWPhdK8og','W7q8fmoNWQa','W6HwW5ddLmop','W5RdRx/dOCkQ','W63cKSkpWRBdNW','odxdGsi','W5icW5JdRbG','W6m3W5aUWQa','FYBdTSoJWOC','wWBdGSoeWR0','FwfoW47cNq','dsJdMW','WOpcU8kWc3G','W5PdW7NdLmod','W6q9r8orzW','W5tcTviMWO8','a8khacxcTa','W7GXW73dRbG','WOnnW7Ob','D8ovWPiPWR8','s8kYma','WQlcICkPkem','WQrEomonWQa','W7VdSSo0k3C','W6hdPmknW5XH','W4ZdVSkXW4ng','yCk+FXLW','DZ3cTSkhAa','dSkheWpcMq','jmosWPtcQCkl','W5OecmozW4K','gCo0WOlcTCoj','vSkUjSoweG','zCoAW5JcScu','wmkGW5fXaG','s8kYmmoRtq','W67cMmoaiuK','W6ddGCoWWONdHW','A8kiW5qO','bLRdM8kyaW','W5S+zCozqa','W4XxW5m','WOeTW4qhW4q','WO/cJSkKlwW','WRegWQBdMgu','DSo7pSoiWQ4','W4dcJmkwWQFdUq','lmkqwuVdGG','W5ZcTGOjEW','W40wW7JdIbK','iCk8oSkEtq','WOThW68rW6m','D113W5dcJG','gSozWQRdTCoe','sZpdGCowWRa','W4RcPurxWO0','e8kawgJdKG','WQzymCoTWQm','W7Sgu8kBW4C','ASkxW5GDoW','WRWYAdy','wSoRomozWRq','lSkkw1NdLq','DhD9W6VcQa','cmoImmknta','Fmo9W5/cUIC','W6RcQxZdU8k/','W4ynW5FdOqm','ySogcSovWPq','CCkbWPK6WR8','DCoQWRO','a8oBemkkrW','W7WTW4XMW6O','csFdMdxdVq','W6yAsCoz','b8kohmkOAW','WO41gbzc','W50/W6bPW6m','W4hdJSkQW55o','fCooWQJcL8oB','WRS3W6maW5q','W43cOSoMpuK','WRLFWPWrWQm','WQNdSv7cOmk/','W68HCCoewa','W48Qe8ojW4O','WOddK2hcQW','WQldR34cWRe','W5/cSCoIua','eIC5WQJcRW','WPddQ1yfWPW','W7hdPmovaxG','WRRcMmkjegy','W745gCoeW4y','W57cPCoNogm','WQz8FaHZ','WQj4m8ouWP8','W6ZdR3BdVmkX','jHqZnHG','W7WPlCoLW7W','zmo3WRJdKx51BCo1E8k6E2fg','W6y5W5JdLW0','W4jyh8kVW4W','W7ldV3VdR8kQ','WOtdQvdcTCkU','W50LW6NdOH0','wSoSW5q','zJJcJCo9kq','W7RdLxjcW5W','WPzVW7WdW4C','oa4VWONcRa','jqpdKJFdNG','DSonW4tcVJu','WONcGSk+lNK','W6ygh8o2WO0','pcX4nXe','xCk/WP3cUte','W7BdGKn+W5S','zmoPWP8TWPa','naGLWOZcTa','ls02mby','W4RdOmoTnhu','W4maW5JdQsW','W6xdV8ojWRFdVG','nmoza8knvq','l8k8fCk1Bq','y8kDW7zDgW','h8o0lCkCra','W6annSotWRC','W5VdPCoxiNu','gIe9W5ZcLG','qrJcHCoAvr7dOmoxv3ldM8kwd28','W4CKW7JdTGK','W5TQW5pdL8oS','W7axW4ShWQ8','W5ZcTLGl','DmoJWRu4WQu','WQFdIgOAWQC','WPNcSSkbiwa','W7GblCo5W70','WPHxaSoGWPS','WOddPK0fWOa','hM7dOCkraa','W706W4GMWR8','grCTkWS','WOJdLL7cICk4','WQddGMyC','W53dLSoeWPVdHq','umoWW5VcRda','e1ldSmkOdq','W649kmoVW40','WOJdTxa/WQu','WO4Kpq5T','tSkKp8ofvW','mHKNWR3cRW','evJdGSkhgW','h8kGemkuua','W6ayW7NdKXu','i1JdQ8kJbq','w8kIW5rH','WO14W74mW6S','uGtcL8orcW','W4FdTfNdI8kk','WPOtiSkeWP8','W77dR2biW7O','W5yYW5XMW5W','W4j7fSkPWQK','aSkteSk+BW','ySoSW4/cRrW','W7HlW4xdNCor','oCosWPxdNmol','W77cQSkCWO/dHa','j8obWOZdICon','W4b0nSksWPW','W5lcHmo7nh0','W5/dP8oaWRFdOa','W504W6JdRq8','W50gW5ngW7a','t8o2WPeAWPm','W6VdG1pdGCkO','csOYcd8','W4ZdVmk/','W6nmyConW7O','ySkMxYvX','rYBcLmom','qSo5aSoxWQK','WQpcGmkDmwK','pJCRkW','fLZdNmkLgW','rYBdJColWQy','jJiboqS','oqur','jCkFe8k4Ca','WOxdSMlcLmkg','W7xcOCoIdvC','vmkhDIvH','qmk5W4a','iqGRWQ3cTq','W7aDrSogvG','W5JdS1vyW6O','WRddIhmDW6a','gq0OWOJcTa','pWNdGcNdTW','W6JdL3ZdPmkm','WPOxW6SzW6S','k8osdSkfqG','fv7dMmkkfq','W7a2W4VdQdS','zhvzW6hcTa','WRCFi8kVWPq','dCkonGhcLa','WORdKgm','WRHRbCosWQm','W4RdMmokWO/dTa','W6FdNmkmW5LD','WRNcVmkEa0C','W5SYW7JdSq4','WOzzjSopWQm','WOJdLvxcUCkf','W49dW4BdPa','WO8cW68eW4q','W6HjqCosqW','W4OYW5qjWO4','hXuAktq','hghdPSkbna','rCkjmSoZqa','r8oWW5hcTJC','WRWxW4KnW5C','W6RdTuBdVmkS','WR1YgCorWQ4','icNdNYddHa','W6RdMhDLW64','W6SoW6VdOJO','W5a4W6BdKsm','WRdcUKFdVCkW','jdZdQd3dGG','lSkCEvZdUG','kmo6WQ7cTSo/','oCoFWPdcJCoE','W6JcGSoWivq','W7y3W6tdTs4','W699m8kXWR8','umo3WQ4oWRa','pa4o','W6JdV1ZdGmkC','W5FdJLDPW5i','nW4XWP7cSG','W4Xef8kCWOm','zmkcn8oSqG','W50AW7vlW58','j8kFW7xcKZ8','k8oHomkesG','W5JdN2pdOSkK','W6WebCoBW5G','W4BcKv52WPa','W7hcUbGZtG','ECoja8oEWQK','W48JdmoAW4i','ACoXW4ZcKY0','W5JcTCknWR8','yIddHmogWOm','W58UWOWlWOG','umouW7hcVae','W70wW5ztW60','CCkDW6rBdq','zZpdOmoUWP0','mXGHWQVcIW','WRldLw0AWRi','WQSynZbw','W4NdLSo/kL8','dmk1rNFdSW','WPtcUmoNWQqFkc/dP8kydvblWQG','kSkLrLFdJa','WR7dRN7cVCkr','W43dUtOVtW','W5aHW4mlWOi','pmkLfmkADq','ocpdHJpcGG','W5XEW4VdT8oD','W7ehW67dKHm','uSoKaCo5WOm','WPtcVCk9l0u','WPSHkmkLWR8','ddu9nZC','WQ3dHge','vCkLemoYua','yCoyuZP3','W43cN8osj30','W7pcHmoYhfu','WRNcJ8knp3i','fCkmbGpcVW','W5tcM1HSWPK','Amo0WROJWRm','W5FcU0PQWPq','W73dLSouWQRdKW','Ec3dLSo9WOy','W4NdQSkWW7vF','W5yZtCofBG','W6VcP0nNWQy','W4NcTHCWAW','o1ZdV8kjea','WOdcRCkSbxO','wSkGW4fWha','W7BdVexdPSkq','W58/gmoSW40','W7RdKmkUW6be','vSkUnColua','gquDfHO','W7mrW6O/WQK','WQjVkmovWOS','CSoZW7NcSZm','WONdHwOIWRS','CmkUtZLM','fZC6lXm','W4OAW7OBWQu','WQ8TW6ezW6q','qCoJpCorW7G','W6hcTCkmWOZdPq','x8o+W5FcSYe','W6LZp8kSWQe','W6RdOmoBj0e','oI1Ska','W6qcemo8W5C','zSk0v0RdLG','xCk4WPv+','b8kro8k+Bq','W4WLW77dQW4','W4VcLWOREG','AGddPmoEWQy','W7u1W5eeWR4','W5ldKfb0W4O','aXBdObpdHG','W70+W5iXWOi','hZGkoWG','WQVcV8kbcNC','i8oCWOFdLmor','ocpdLs7dGW','W4pdVvDbW5i','WRtdJM3cG8kC','W5uWW6nrW6S','mCkZeSkstG','FSkxW7SBbG','WOpdVfpcMSk/','WRNcJCk3hKS','D8kxWOa8WPa','ySoImSonWOe','kfJdMmkKbW','eSo5WRlcUCoY','xSkpW54Xma','m8kmhINcLG','WQJdIgm','e8oYj8orWQO','Ed7cT8oima','W4aKW63dJri','Bmolvt9Z','xYBdIW','m8kIC27dKa','WOhdJxiEWQq','WQ/cHCk9etm','aSowiSkkvW','W4y6W7vqW6a','WQr7W5atW5G','pYOskWK','W6HhW5pdTSox','WO5BWRPDWRK','dYyY','W4ddICksW4Dm','nbazWPdcMG','W6NdMCkrW6rI','WPeJfSkbWQu','W48ZW6CyW7C','vCoKgmo1WRS','W6ldTCkDW6v6','WOHHW5yJW4u','aSorWRRdLCog','WR9qW48tW6G','qmkbBGXN','W7SXW6hdTty','s8kzW71xfG','z8kcW6OrdW','wSkLnSoHCW','W7VcH8oJoui','WQCOW5SMW6O','eSkos3BdJG','tmkJWROOWPi','gvNdNCk6dW','WRFcMLvzW4y','WROuW7CeW7a','B8kQfXnj','W6GFkCovWOe','BmkuWRatWQS','nCociSkBAG','W58vqConBa','lZxdNGxdHa','vJ/dHSogWQu','lSoXnCk5qG','WQxdVeNcQCkd','ACk7WRSHWQG','W7VdUConWQhdSa','AJ3cI8otma','W6hcHCkiWQldMa','W6GjWRBcJxW','nmoCWO3dJSow','W6ZdV2hdVCkS','qCkQmSo3Bq','W4nZcmkwWR8','W4hcR8kvWQldTG','WPFcV8kCehS','DSkaW7KYmq','W6ZdRSoUWPRdUq','mCo6WO/cR8or','amkTp8kuqG','W5uwW4yMWPq','ACoBdSo6WR4','s8o+W7tcTr0','W4GLW6yCWQ4','rKpdMCkjg2BcKq','W6hdT8oyWRddUq','sSk4W4LMla','WRpcOCkWbKG','W68AgSoNW6q','kYW/fXe','W5nMmCkjWQ4','WO7cRSkHj2a','jSkOWR7cIa','j33dH8kdea','g8o5WQddU8ot','W75FlmkxWR8','W40dW4hdRre','mXuhWP/cLW','W6pdSCocWR7dOG','zfbEW43dLmk7W5BdSMJdHmoSgmoIiG','WQaFkCk1WOG','WPlcJw3cOmkk','W5FcIxdcN8k7W6uWdq','FdFcN8o9mG','B8ooWPCmWQu','W7qGW4XtW6a','mmo3w03dGG','W7q1nCouWP8','imkSnSkYva','WPnhWQOF','W6NcMxn+WO4','kSo8WRtcRCoP','W4SFxSotBG','W5tcG2b8WRq','W5tdT8kMW5Hg','WQhdM3BcLCkS','W59tkCkPWP4','n8o4gmkVza','bSknuxtdSa','W5mmW4BdLbO','e8o6fSkHya','WRKCaSkOWRi','dSo2cCkyvW','nmkMlSk+Dq','WR1Zjmoc','fSkQhHRcLG','bYBdPH/dKG','W6JdRCoIWPJdMG','W4/dRencW5W','CSoWWOm6WPq','W6ZdVSoRWPVdNW','lmovWRXhsXrSWPFcTmoUhSoNW70','eSoYWQBcRmo0','WRH4l8obWP4','W7/cNSo0pu8','W44kW7VdJsu','zhHVW6NcGW','W6hdS3b5W5K','Amo2W6mW','W7JdNmoKWOJdKG','BSkleSoKuG','W7pcKxPLWQq','eSktc8k+Aa','EW3dUSorWRC','W6RcMSoxae0','umo+jSomWRy','W53cPCoWdhC','eCoZzSksf8kAWOZcOWNcUtNdNCkz','W43cG8ogow8','W4BdGCo1nLC','hYSmWPJcRW','W54KjCopW4W','wSo+emoiWP0','gCo3WQFdUmoW','vsxdG8oiWQa','WPfCoConWRO','W6ZcMwHaWQm','WQhdLMS/WRG','W6RcGSoGpq','b8kCcSkr','vbVcSSoEmq','WQiPW6KbW7q','W6ldJSoVWQhdHq','w8olWRGcWPK','bWddLs7dIG','W67cOa8Zzq','cJGklY0','W7BcKCovjxC','W6ZdJmoMWPxdVG','F8oxW6hcIs8','DSo8oSolWOe','WPuMW7eyW6W','W6FdG8ozWOVdMa','hSk2zfNdOa','W7FdNSodWQ7dJW','hCohcSkfvq','W7C+j8oNWQm','W47dS1/dUSkv','iHBdUr7dPW','W45kW5hdT8oZ','W7tcK0vVWOy','W77dMCotWQJdHG','W4pcLsCsyG','W6FdL8kvW5zj','W48xBCoLBa','W77cTcKMuG','W6pdQmkNW4nH','fCkaW7VcRHS','vmknW7m+pG','WPa4odrT','W4ZdQCoYWPNdOG','WPddVxaVWRe','nGaHjcK','W5hcVSk3W6fk','kwxcKtZdJq','W41vW4BdJCoH','W5VdGmoNa0i','WRdcQmk6kfG','W4BdQmoa','W6pdOKvLW5S','W4/cSbGIzG','qcZdJCovWRe','u3TQW5JcIa','BSoaWOmUWRm','W5NcO8kwWQpdRa','WObSW74gW4G','W5LOkSkTWP8','m8oVAmkd','WOHOWQixW78','W4SfW5PTW4m','W5xcM8oKhvK','o8owWO3dMSow','lIijWPRdLSkxW7flCMS+','s8kHWPatWPe','WP9fnSoXWR8','WRlcHmkT','W7PHW47dTCo0','lcOTgW8','W6JdMSoPm0C','mConWPpcSCoa','W7xdNhNdHCkQ','W4xcTdyeqW','EmkEW5mhfa','CIFdPmoHWOq','emkRW6/cLI0','pSoRWR4VWQa','gHeAWOZcSW','W43cT19VWO8','WRvDW7ydW7a','W67cMSoYlv0','CSo6WQ8YWRO','WQBdJMOn','WR5rkmobWPW','W6ugemoZW7C','W4jspSksWQS','lCkVkCk8AW','W5dcVv9ZWOW','WP7cISk9fYi','WQNcHmoQewO','zmkcWOWqWQ0','sJFcICoTna','WOSkhrXk','W5ddH8oVcLu','z8oKW7u4WRO','yCosW5pcNIG','FWRdLmogWQa','xCkpwcPf','iXVdGGZdHa','x8kgAZ5u','jmoVl8kgwW','BmkmW74JmG','mcKGWR/cMG','WO8Im8kqWPe','WRhcNmkOcwa','amk2W6xcSZW','DCo3WRW','W5hdJSo4mwO','W67cMmkLpG','oI0Vn0G','WPFcPCkYh08','WPGXW5egW4y','W6KuW6ddLHe','W5BdPSkQW6Dh','W6qtW7pdJca','guBdLq','xmkvWROoWQ4','wCola8oDWOa','W5FdP8oTea','W4VdI258W58','lmkgnctcKq','WO1GW6eIW6S','sSkJW4HNCa','W7KZhCo/WPS','r8oWWOpcTa','w8kvW5zWha','W4ldSSoUcgS','a8oAemkkrW','W4/dQe14W6W','BSk5WO8aWR8','WPddKeSpWQq','cYKXmtq','W5RdVSo4WPZdPW','WOOgfmk2WP8','WO7cQmkmnee','W4ybW7PiW7i','eCoGWQtdJ8oO','umk6W45qlq','WOnGWQi5W7e','WPRdQLWICSojEehdUW','zmk7WPiEWP0','W6RdS0BdVCkN','pSkHW4RcKWC','smkNW5D5iq','jCkqW4FcMr8','W4yDW5NdSca','u8opWQOIWQq','ceNdS8kboW','W7ddTCkQW7Xj','W6NdHmoBaLy','W6OxW7JdHtO','WPuDamkaWR0','D2buW7dcHq','BKvUW5lcLW','W5hdOmk6W7Ty','W4tcS050','W6asW6tdSrq','eSkibr3cUq','W4OHc8oaW6G','W6eoW6BdStm','iL7dMmkQna','rmkBW5b/fG','W4q1W5PNW7S','vSkKi8ouqG','W4aGW7zvW4u','yCouW6/cVHW','WOhcJ8kYivu','WQ/cHCkzexa','W7O+c8orWQu','tmkRW5KadG','W5tdM8k/W756','FmktW6qfvW','u8krW5e7mW','eKhdNmkp','W7JdVmoxWQ/dVq','DmkdDJLb','imk/W4VcGHm','zSkdW55hhq','iSkQxvhdKq','W7BcKSo9mK8','bmkHW6tcMte','W55PW4RdQCoX','W6vbW5BdICoa','nIddSWddHG','l8kdoSkbqG','W5pdHSoRmgC','W7/dPSkKW4vo','W5VdVSosWQK','srxcTSooja','Fmkfxq','WOWanmkuWO0','gsBdPqldGq','W4hdN2nfW4u','hSoGWO7dTCop','WQ0wcGHm','y8kzuZP3','hZS6ar8','htxdMqRdHa','WRJcI8kMcq','W67cHCo2m1O','i8oCWRddICoq','DCkdhCoqtW','vSkzjmoQrq','WRNcJSkuh1O','W7NcN8oYpfu','AYZdImooWR8','abqvkXq','b8kbkWhcIW','kYqnjdq','otGIjse','W5ChW619W5e','zmkiuJ1u','W6JdLCoQWPtdTW','WQiNjr53','uJJdLCo/WQi','W7xdQmouewe','WRLFcCohWQK','gCo5WQxcTSo3','wJpdNmobWR8','Fmk9W7nqkq','W7JdMxnfW4C','W6HnW7NdUSob','WQhcR8kqmeq','W7ddLg5y','DCkam8oMtq','WQ/dRw8TWPq','W7awW7eQWRi','z8kotJXK','WO/dJMVcGSkg','WQZcICkVgZ4','W73dRNRdUSo2','tWVcR8oSkW','xdhcUCoHmW','xCk4W4n8kW','WQfhq8kbW51XnmoKWPyGda','DmoyW6xcIWG','WONcKSkUhKK','W7HqmCkjWOG','uSoZWQ0sWRy','WOOReIPu','WOJcVCkRd2q','iq8nWPxcKa','W7ddJ0THW7G','WR0UjaDP','bGiGWQNcHa','dSoIh8kRFa','W7ddT8kFW5na','wSo/lW','W5avW65zW6W','W4KeW79MW4m','D8kcWQ0bWOS','W4ddOCooixS','WR/cOCklpxS','W5ZcM8o2lrq','CSkVxdTp','xmkeW5v5ea','W5ZdUSk5W5Xp','W4unW7H2W4C','mCkEs07dLW','W4tcTGK','WQRdJvudWR0','W5/cSqCmBq','W6xcOZSrCa','W5JdNCoiWQJdPq','WOrPW68yW6m','W5PkW5FdLCol','zmoDW73cIaO','W4hcVqSska','B8k7W4jTDW','E8oWWQKqWO0','W5GYW4jkW74','W68cW63dJIG','nIuRnXC','nmkRW6pcJdK','e8k3W4hcRte','x8o6W40','WR8ofJns','W7VcOSk3WOldIq','W4FdNCozWR7dHq','W6u9W6OUWRe','W7VdMSoPfby','jCotWOFcUmoF','WQThW4iWW4q','W7K1W4bLW44','bmkWcJZcHa','q8oPcSo4WPi','W6i/oCoKW4W','WPbNW6SEW6G','DdhcISoXea','oSkiW77cQbG','eSkBaHFcVq','FmoBc8owWOG','W58oe8kUWO0','ymo3WRxdKh0qmmoQx8kPEq','WRhcSmkbb1S','WQzHW4OaW5m','WPbjW6OA','W51aW4ldSmor','BSk+W4z2nW','WP/cRmkBpwu','nCkkk8kBta','W6Gxx8oveW','WRmZkmkLWRm','W6/dN3vEW50','W7NdS2FdG8kg','W6dcS8kkWP7dVG','WPzJWPTBW5eGW77cGfW6pq','gwhcK8kDWOK','lCkFC3FdGa','CSkLW5G8gG','W67cTuXZWOK','rmoQWPacWP4','sMNdG8orWRC','W5eqW6G6WQW','W7JdJ05QW7i','zmoyW5VcTIi','FZdcGdVcGG','W6RdTwldVmoT','eSkguXO','uSk0iSok','WRddIfS2','W4FcPLnvWRK','W4L7kmkAWRO','WQpdRKCQWQq','fmo4p8kRDG','W6JcOSoLeuG','W6aaeSogWOa','AmkqW61eeG','W61dW4Gp','W5JcMmkZWRRdNq','W74qh8ovWPS','bCkOENJdTq','W4evgmoDW4a','W7RdR8oUpxC','o8oCWPtdMmoq','WOldKvlcGmkf','W5iHW4SBWOy','W582sCojzW','W6OJpmoyWPu','vSoUWOW+WRq','pSkIW6lcHd8','W7xdU8oAWQ3dPG','F8kcW6rYmW','WQBdK1mNWPS','W4BdOCorWRVdNa','WPBdINFcUW','gbCBjbi','W73dGCoAWP3dPq','W7NcJSo8f08','amkRW7ZcLri','W6NcPmku','W6VcJZ03AG','E0TMW4hcGa','W4ddMmkMW75d','s8k7WR07WQi','WRhcS8kbceq','ymo0bmohWR4','W77dVvr+W54','W7/dKmo6W49W','W7FdUhRdVCky','xSkoW5G7la','W7ecW5BdOX8','mNaKCa','W6mAW5tdVbi','cIW2ecm','WRlcN8krhM4','wJJdG8o2WR8','WRW4W6aUW6q','WPldP2/cHmkK','pSowWOxcPmoC','W44ClSksWQS','W4/dGSkFW6rc','yCkett0K','qqZdNmoSWPS','W5upp8oiWRK','WRCrhCkmWQe','hZtdLatdQq','DWJdPColWOe','W5VdJSoyWP/dTa','W4qly8o4Aq','WRRcMSk6cxS','WQevnCk2WRm','W73dImkmW6De','W4GRbSo+W6S','rSoji8o1WPe','W4VdQmohpgO','rmoPWPibWQm','WQfoW5ecW4a','n8kYqfFdJq','W5xdU8kqW7b7','W7abjSo8WQC','D8oYcG3dKCkIvHKFW6y','WQj0lCo8WR8','W5pdSmoXeh0','BSoXWR8JWPa','W4RdSmoqWRBdNG','gJyyWOxcKG','W68jW6ddLIe','W77dGmonWRxdHW','W7y1W6KnWO0','xtRdMmovWQC','W6nKW4BdUmoP','EN1rW43cLG','vmkdvJbL','lSkwveBdMq','W6ZdJ13dVCkh','wahcN8ovca','WQK1ec1x','W6/dKfZdPmkp','WRJcP8kcjgC','C8kiBbPv','W4eCW7BdPZy','FmkiW6uecW','uX/cU8oEcG','bCkoeahcJa','W5VdTmkxWRy','D8kcvc0','W7NcM0HoWQ0','W4OPiCoYW5S','W6qec8oeWQ0','WQVdJvdcOCkU','W7XRW4ZdJmoN','W5iPW7CKWOK','W7asW7uIWQW','WOrdW7SHW58','o8kHlCkVtq','WOOjW6e9W6e','WPLyc8oUWRS','D8okWPy2WOi','WRSYW4SzW5S','rIBcR8otkq','bCkVW43cKq0','lSkAe8kPyq','W6aaW4jBW5i','W6Gxx8ovea','cGNdHY3dIG','xqhcKmoacW','W6JdJxfiW7i','W6dcTCkXWOddOW','zCketq','WOGiW4SVW7S','W5NdNSoLWQ/dVW','W4/dP8oWa2y','WQOkpZf2','BZhcSmotaa','xCk3WPZdVW','W5j7cSk+WPW','pN7dV8kddW','iCorcmk8Aa','WPDdW7iLW4m','WPNcQ8kvW6/cHh55WOGoW6ebWROW','smk1W6CbmG','W4VcUL90WQu','WQOlcdTf','WOTeW54FW5C','W47dN8o3WQ7dPa','WQneWOz9W7jwmmo0ba','WP4BntLR','W5a8W5uCW5q','bXuhWOVcGG','W6JdRmoIWPJdPG','g2hcHmkjW7K','W5SFW6hdHIC','WQddON0MWQu','WRPudmoxWQG','W78cACoFW6C','bSo1fSkkvG','WRaDp8kKWP4','W5FdT8oyWRJdOq','W50rW7uSWQG','jCowdSkoAG','mqKAWOG','jZuHWONcUG','W6PwW4ZdRCot','W7JdRSoWWQJdUa','W40quSowCa','WRH4oq','gCoLWQ7dLCop','Dmk0W4yAka','ispdNrtdNW','nmkGkHlcRa','W6asW4xdOdi','m8oymCk/ya','W5JcRb0i'];_0x6cb3=function(){return _0x22c5c1;};return _0x6cb3();}function _0x36fbf2(_0x33f5c5,_0x42e7a8,_0x5f0ab9,_0xca7ee1,_0x16cae1){return _0x5723(_0xca7ee1- -0xc8,_0x16cae1);}let windKts=0x71c+-0x48b*0x7+-0x6f*-0x39,tow=-0x109d3*-0x1+0xf2*0x72+-0x443*0x1d,isKG=!![],isHP=!![],isMeters=!![],baro=-0x4*-0x4ef+0x197a+-0x2938,oat=-0x25fe+-0x1353+0xe57*0x4,flaps=-0x43b*-0x1+-0x26f7+-0x72*-0x4e,runwayHeading=-0xa33*-0x3+-0x2ea+-0x937*0x3,runwayAltitude=-0x1d16+0x8cb*0x1+0x146a;(function(){const _0x58fde2={'pkjQR':function(_0x49812f,_0x377d4c){return _0x49812f<=_0x377d4c;},'lxWVB':function(_0x16f2ba){return _0x16f2ba();},'PkgIG':function(_0x4e9b28,_0x39299c){return _0x4e9b28!=_0x39299c;},'HdbcS':function(_0xdcab9c,_0x441a46){return _0xdcab9c<_0x441a46;},'lIkLw':_0xe5a7e9('C(Ng',0x517,0x296,0x2cc,0x4f0)+_0x435965(0x4ae,'XQn$',0x5b6,0x32b,0x40d),'WtUlT':function(_0x2690d1,_0x183c49){return _0x2690d1+_0x183c49;},'sYYez':function(_0x5bb85a,_0x55d8e8){return _0x5bb85a*_0x55d8e8;},'LOxzM':function(_0x4bbb00,_0x1169b9){return _0x4bbb00+_0x1169b9;},'nFSzb':function(_0x29b8d4,_0x23c77e){return _0x29b8d4-_0x23c77e;},'yvKMU':function(_0x15b2b3,_0x31547b){return _0x15b2b3*_0x31547b;},'SjbNH':function(_0x40e39f,_0x13b643){return _0x40e39f!=_0x13b643;},'JoSUM':function(_0x33e232,_0x385d6e){return _0x33e232/_0x385d6e;},'udrYK':function(_0x2d8a6f,_0x49bbb6){return _0x2d8a6f*_0x49bbb6;},'iOcpn':function(_0x1e6085,_0x1f1a34){return _0x1e6085/_0x1f1a34;},'COWGS':function(_0x26585f,_0x497b07){return _0x26585f===_0x497b07;},'gUgdR':_0x435965(0x3fc,'U3t)',0x1b0,0x42b,0x2de),'Zaaru':_0x573ec3('j8lD',0x6d2,0x846,0x64b,0x82c),'lvDtI':_0xe5a7e9('92*L',-0x2d,0x413,0x2dc,0x1e4),'DzRlT':function(_0x429ed7,_0x4a7254){return _0x429ed7(_0x4a7254);},'zovtp':function(_0x3514de,_0x5238f8){return _0x3514de+_0x5238f8;},'ueLZs':_0xe5a7e9('92*L',0x544,0x1f0,0x40f,0x2ab)+_0xe5a7e9('uOvk',0x88e,0x703,0x850,0x70d)+_0x3749bb(-0x52,0x2d5,0x7f,'MmT5',0xd4)+_0xe5a7e9('FJf^',0x3f5,0x741,0x66d,0x571),'UAPPM':_0x573ec3('ureA',0x81c,0x923,0x6e2,0x55f)+_0xe5a7e9('U3t)',0x777,0x2fe,0x5a9,0x541)+_0x2a6e5e(0xf7,'oT2G',0x24a,0x2ed,0x31c)+_0x435965(0x2f7,'^$Vo',0x23f,0x41c,0x116)+_0xe5a7e9('9bZH',0x66c,0x2f0,0x333,0x585)+_0x3749bb(-0x1fa,-0x110,-0x287,'8dsX',-0x124)+'\x20)','evjaw':_0xe5a7e9('8dsX',0x456,0x78,0x3a6,0x1d4),'OYFyR':function(_0x5a342e){return _0x5a342e();}};function _0x435965(_0x5cae62,_0x2a183e,_0x44e18c,_0x1ea821,_0x321dab){return _0x36fbf2(_0x5cae62-0xae,_0x2a183e-0x105,_0x44e18c-0x9c,_0x5cae62-0x42,_0x2a183e);}function _0x2a6e5e(_0x5d949b,_0x5732ca,_0x2cf6dd,_0x22bb63,_0x2c34ed){return _0x115285(_0x5d949b-0x1c4,_0x5732ca-0x64,_0x22bb63- -0x547,_0x5732ca,_0x2c34ed-0x78);}const _0x59f36a=function(){function _0x578a72(_0x2ec8bb,_0x19004e,_0x52a73c,_0x16a4b9,_0x3b431e){return _0xe5a7e9(_0x2ec8bb,_0x19004e-0x4c,_0x52a73c-0x1e5,_0x16a4b9-0x1e0,_0x19004e- -0x245);}const _0x26835d={'NDDER':function(_0x5a1e93,_0x33f98b){function _0x27f6db(_0x557fe1,_0x38b945,_0x1cf3a4,_0x1c2e40,_0x2d11a3){return _0x5723(_0x1c2e40-0x1d5,_0x38b945);}return _0x58fde2[_0x27f6db(0x86c,'3Q2i',0x6c0,0x642,0x7ee)](_0x5a1e93,_0x33f98b);},'inDOG':function(_0xbb65cf,_0x27362c){function _0x20c3a1(_0x3d97a6,_0x345eab,_0x116c74,_0x59c6bc,_0x4634b1){return _0x5723(_0x59c6bc- -0x3cb,_0x3d97a6);}return _0x58fde2[_0x20c3a1('ShqC',-0xee,-0x191,0x82,0xd8)](_0xbb65cf,_0x27362c);},'SWajf':_0x58fde2[_0x5a4337(0x468,0x6e2,'u(Mc',0x84c,0x84a)],'SxLHL':function(_0x33041a,_0x299b80){function _0x2fb8f9(_0x27ec4a,_0x26260c,_0xd03257,_0x4f57f4,_0x2bc12c){return _0x5a4337(_0x27ec4a-0x156,_0x26260c-0x303,_0x4f57f4,_0x4f57f4-0x4b,_0x2bc12c-0x1eb);}return _0x58fde2[_0x2fb8f9(0x53f,0x69b,0x7a0,'u9$g',0x642)](_0x33041a,_0x299b80);},'UMyTg':function(_0x17a17f,_0x583fea){function _0x142f54(_0x3923c3,_0x347904,_0x86f150,_0x4debaf,_0x2d5c42){return _0x5a4337(_0x3923c3-0x103,_0x3923c3-0x61,_0x347904,_0x4debaf-0xf7,_0x2d5c42-0x1c4);}return _0x58fde2[_0x142f54(0x367,'qWkA',0x1d6,0x298,0x5ab)](_0x17a17f,_0x583fea);},'WGEUc':function(_0x2b0b38,_0x23d90c){function _0x6052c4(_0x455040,_0xa66a87,_0x5d51fa,_0x46fb22,_0x3bf1f0){return _0x5a4337(_0x455040-0x15c,_0xa66a87- -0x1fa,_0x5d51fa,_0x46fb22-0xbc,_0x3bf1f0-0xb1);}return _0x58fde2[_0x6052c4(0x479,0x20d,'sR20',-0xa2,0x81)](_0x2b0b38,_0x23d90c);},'FyaSm':function(_0x3fdd11,_0x57f4f4){function _0x2c06ab(_0x1fa3cd,_0x2b73f,_0x162bee,_0x3fc3b7,_0x2297ef){return _0x5a4337(_0x1fa3cd-0x172,_0x1fa3cd-0x1e9,_0x2297ef,_0x3fc3b7-0x13d,_0x2297ef-0x1e6);}return _0x58fde2[_0x2c06ab(0x3f5,0x472,0x4c1,0x155,'ureA')](_0x3fdd11,_0x57f4f4);},'qEdNs':function(_0x5cbf31,_0x2bfb25){function _0x259e00(_0x3e9c0a,_0x36cfca,_0x2fe0fc,_0x512ae0,_0x37edd7){return _0x5a4337(_0x3e9c0a-0x8f,_0x2fe0fc- -0xae,_0x512ae0,_0x512ae0-0xc4,_0x37edd7-0x151);}return _0x58fde2[_0x259e00(0x2da,0x26f,0x198,'1eOF',0xc1)](_0x5cbf31,_0x2bfb25);},'QBruw':function(_0x5b0d67,_0x459b20){function _0x21dc80(_0x49d431,_0x505ad2,_0x5b8f11,_0x4fa491,_0x82a7c4){return _0x5a4337(_0x49d431-0x26,_0x49d431-0x86,_0x505ad2,_0x4fa491-0x44,_0x82a7c4-0x15e);}return _0x58fde2[_0x21dc80(0x6f3,'IM6c',0x731,0x46e,0x65a)](_0x5b0d67,_0x459b20);},'LvZLL':function(_0x2eb46b,_0x551874){function _0x578c96(_0x176048,_0x1fe574,_0x587349,_0x365929,_0x531fe9){return _0x5a4337(_0x176048-0xab,_0x531fe9- -0xad,_0x1fe574,_0x365929-0x9f,_0x531fe9-0x54);}return _0x58fde2[_0x578c96(0x20f,'@n5Y',0x3e1,0x3b0,0x187)](_0x2eb46b,_0x551874);},'YnLCT':function(_0xdf567,_0x36c893){function _0x57a851(_0x4eb158,_0x3db44e,_0x184cb2,_0x145240,_0x5b7c10){return _0x5a4337(_0x4eb158-0x42,_0x4eb158- -0x1ce,_0x5b7c10,_0x145240-0x1d,_0x5b7c10-0x6a);}return _0x58fde2[_0x57a851(0x3be,0x448,0x3eb,0x47b,'sR20')](_0xdf567,_0x36c893);},'JFEfD':function(_0x3641d0,_0x2d1762){function _0x107957(_0x240bd2,_0x15b928,_0x1a053f,_0x4785d2,_0x4a054f){return _0x5a4337(_0x240bd2-0x91,_0x4a054f-0x2f8,_0x15b928,_0x4785d2-0x192,_0x4a054f-0xa6);}return _0x58fde2[_0x107957(0x83c,'&(ba',0x540,0x558,0x709)](_0x3641d0,_0x2d1762);},'UtaxP':function(_0x223eb7,_0x380945){function _0x4abc88(_0x3a2750,_0x18f8e4,_0xce1538,_0x23dd1d,_0x2776be){return _0x5a4337(_0x3a2750-0x196,_0x3a2750-0x120,_0x23dd1d,_0x23dd1d-0xa6,_0x2776be-0xb4);}return _0x58fde2[_0x4abc88(0x7bd,0x55f,0x676,'UjN6',0x81a)](_0x223eb7,_0x380945);},'jMAvi':function(_0x4f7cbd,_0x34f501){function _0x30d3ee(_0xfeb807,_0x478443,_0x9475fd,_0x2d3d8b,_0x59cb58){return _0x5a4337(_0xfeb807-0xcd,_0x59cb58-0x117,_0x478443,_0x2d3d8b-0x14a,_0x59cb58-0xc5);}return _0x58fde2[_0x30d3ee(0x4df,'C(Ng',0x3ea,0xa2,0x33e)](_0x4f7cbd,_0x34f501);}};function _0x1820f6(_0x2c557c,_0x1eab16,_0x53f989,_0xce37c,_0x39ffc7){return _0x435965(_0x1eab16-0x3ec,_0xce37c,_0x53f989-0x46,_0xce37c-0x1e,_0x39ffc7-0xff);}function _0x16e5a9(_0x4f5037,_0x475e29,_0x48aa0b,_0x327141,_0x323b46){return _0x435965(_0x323b46- -0x2b5,_0x4f5037,_0x48aa0b-0xcd,_0x327141-0x132,_0x323b46-0xc4);}function _0x5a4337(_0x565287,_0x5b9de1,_0x3b8da6,_0x31a443,_0x56504b){return _0xe5a7e9(_0x3b8da6,_0x5b9de1-0x173,_0x3b8da6-0x139,_0x31a443-0x3e,_0x5b9de1- -0x1b);}function _0x24cc65(_0x1663c4,_0x55fb40,_0x3e5d66,_0x3555cc,_0xea84f3){return _0xe5a7e9(_0x55fb40,_0x55fb40-0xb7,_0x3e5d66-0x42,_0x3555cc-0xf4,_0x1663c4- -0x26b);}if(_0x58fde2[_0x5a4337(0x723,0x668,'XQn$',0x7cc,0x583)](_0x58fde2[_0x578a72('lY7t',0x32,-0x269,0x235,-0x161)],_0x58fde2[_0x578a72('ureA',0x47a,0x3d9,0x3af,0x51f)])){_0x51641b=[];for(let _0x54c0ea=-0x1*0x3f+0x22e9+-0x22a9;_0x58fde2[_0x24cc65(0x30a,'UuNz',0x59,0x494,0x234)](_0x54c0ea,_0x4d2aa7[_0x16e5a9('u9$g',0x3d0,0x126,0xfa,0x164)+'h']);_0x54c0ea++)_0x730f12[_0x16e5a9('AW1O',0x1d6,-0xa3,-0x2d,-0x75)](_0x54c0ea);}else{let _0x403032;try{if(_0x58fde2[_0x578a72('SI$S',0x374,0xd5,0x5f7,0x23b)](_0x58fde2[_0x1820f6(0x59e,0x710,0x91c,'FR87',0x57d)],_0x58fde2[_0x24cc65(0x3c,'O!vz',0x11f,0x93,0x2b7)]))_0x403032=_0x58fde2[_0x24cc65(0x15a,'AW1O',0x1c2,0x89,0x97)](Function,_0x58fde2[_0x1820f6(0xb0b,0x8a7,0x9e9,'$rzo',0x859)](_0x58fde2[_0x1820f6(0x81d,0x938,0xae5,'ku1u',0xa98)](_0x58fde2[_0x578a72('(q1v',0x37d,0x44c,0x580,0x403)],_0x58fde2[_0x5a4337(0x505,0x63e,'MmT5',0x38e,0x695)]),');'))();else{if(_0x26835d[_0x1820f6(0x6d4,0x756,0x5ae,'q1mm',0x6df)](_0xf8b3b2[_0x5a4337(0x5f0,0x4ed,'s$Ha',0x3fd,0x4aa)+'h'],_0x1fd2e8[_0x16e5a9('ureA',0x118,-0x1ce,0x1ad,-0x6a)+'h']))return![];var _0x18fa6a=_0x251862[_0x24cc65(-0x31,'F]3A',-0x295,0xb4,0x15f)+'h'],_0x2d015c=0x15d7+-0x211*0x9+-0x33e,_0xa90839=-0x8f+-0x3a*-0x9b+-0x3*0xb85,_0x42e2ef=0x692*0x5+0x47*-0x7e+-0x218*-0x1,_0x54a029=0xd3d*-0x1+-0x2490+0xb*0x487,_0x26b1f6,_0x3acd06,_0x373a97;for(var _0x4ff126=0xc*-0x1ca+-0x789+-0x1d01*-0x1;_0x26835d[_0x5a4337(0x67e,0x3ee,'po(w',0x44b,0x4eb)](_0x4ff126,_0x18fa6a);_0x4ff126++){const _0xcc1a8f=_0x26835d[_0x578a72('sR20',0x25f,0x1a9,0x22,0x493)][_0x16e5a9('$rzo',0x21e,0x144,0xcd,0x2cb)]('|');let _0x15d326=-0x1*-0x599+0x11e1*-0x1+0xc48;while(!![]){switch(_0xcc1a8f[_0x15d326++]){case'0':_0x54a029=_0x26835d[_0x24cc65(-0x92,'U3t)',0x1c7,-0x2fc,-0x308)](_0x54a029,_0x26835d[_0x578a72('!dR6',0x3b1,0x338,0x465,0x541)](_0x31e640[_0x4ff126],_0x155f24[_0x4ff126]));continue;case'1':_0x2d015c=_0x26835d[_0x5a4337(0x856,0x6fd,'0&q8',0x6f8,0x690)](_0x2d015c,_0x10285c[_0x4ff126]);continue;case'2':_0xa90839=_0x26835d[_0x1820f6(0x561,0x6a4,0x648,'AW1O',0x62b)](_0xa90839,_0x39a8ff[_0x4ff126]);continue;case'3':_0x1ded1d[_0x4ff126]-=_0x4eec1d;continue;case'4':_0x42e2ef=_0x26835d[_0x578a72('uOvk',0x165,0x21b,-0xd9,0x3d9)](_0x42e2ef,_0x26835d[_0x16e5a9('PO5L',-0xf2,0x14d,0x15f,-0x98)](_0x17af53[_0x4ff126],_0x46e1ed[_0x4ff126]));continue;}break;}}return _0x26b1f6=_0x26835d[_0x16e5a9('9bZH',-0x255,0x1d2,0x12c,-0xcd)](_0x26835d[_0x5a4337(0x2b8,0x3b9,'uOvk',0x212,0x222)](_0x18fa6a,_0x54a029),_0x26835d[_0x5a4337(0x323,0x445,'R!aa',0x542,0x1b7)](_0x2d015c,_0x2d015c)),_0x26835d[_0x5a4337(0x11b,0x25a,'F]3A',0x42c,0xdb)](_0x26b1f6,-0xc2a*0x1+0xb55+-0x47*-0x3)&&(_0x3acd06=_0x26835d[_0x16e5a9('oT2G',0xcd,-0x100,-0xd3,0x146)](_0x26835d[_0x16e5a9('FR87',0x6f,-0x1d2,0xa,0x6c)](_0x26835d[_0x578a72('U3t)',0x77,0x2f3,-0x1c4,0x120)](_0x18fa6a,_0x42e2ef),_0x26835d[_0x24cc65(0x39c,'9bZH',0x5bc,0x549,0x528)](_0x2d015c,_0xa90839)),_0x26b1f6),_0x373a97=_0x26835d[_0x578a72('u(Mc',0x2e2,0x242,0x49f,0x1fc)](_0x26835d[_0x24cc65(0x45c,'&Ai4',0x605,0x46c,0x5d2)](_0x26835d[_0x16e5a9('0&q8',0xab,0x310,-0x107,0xc1)](_0xa90839,_0x54a029),_0x26835d[_0x1820f6(0xa18,0x9d3,0xa86,'qWkA',0xb53)](_0x2d015c,_0x42e2ef)),_0x26b1f6)),[_0x3acd06,_0x373a97];}}catch(_0x392938){_0x58fde2[_0x5a4337(0x60e,0x37f,'IM6c',0x102,0x19c)](_0x58fde2[_0x578a72('1eOF',0x5c,0x1e9,-0xed,0x83)],_0x58fde2[_0x24cc65(0xf2,'4)M3',0xac,-0x15e,0x2a1)])?_0x403032=window:_0x58fde2[_0x16e5a9('oT2G',0x520,0x3fe,0x3af,0x3de)](_0x5590c5);}return _0x403032;}};function _0x3749bb(_0x2fda1b,_0x173b6e,_0x3b868b,_0x877a07,_0x21291d){return _0x4ec5db(_0x877a07,_0x173b6e-0x6e,_0x3b868b-0x1a,_0x21291d- -0x5b9,_0x21291d-0x11d);}function _0x573ec3(_0x2df8e3,_0x54443d,_0x4392ec,_0x4b24ad,_0x14de1f){return _0x4c1529(_0x4b24ad-0x22,_0x54443d-0xde,_0x4392ec-0xcd,_0x2df8e3,_0x14de1f-0xba);}function _0xe5a7e9(_0x453bfa,_0xf03244,_0x34de79,_0x428da2,_0x428712){return _0x4ec5db(_0x453bfa,_0xf03244-0x9b,_0x34de79-0x1ae,_0x428712- -0x288,_0x428712-0x130);}const _0x51380f=_0x58fde2[_0xe5a7e9('SI$S',0x640,0x79e,0x8ca,0x6ed)](_0x59f36a);_0x51380f[_0x435965(0x46f,'!dR6',0x415,0x3bf,0x288)+_0x3749bb(0x161,0x372,0x5ac,'@n5Y',0x314)+'l'](_0x37d425,-0x918+-0x548+0x1e00);}());let antiIce=!![],packs=![];function _0x115285(_0x3828c6,_0x42643a,_0x16a6f0,_0x44daee,_0x344f6e){return _0x5723(_0x16a6f0-0x23f,_0x44daee);}let v1offsele0;const flexRange=[-0x1*0x2232+-0x3*0xbe6+0x4601,-0x158+-0x142a+-0xad0*-0x2,0x265*-0x4+-0x124+0x39d*0x3,-0x71*-0x7+-0x1f7e*-0x1+-0x2275,-0x226e+-0xb*-0x305+-0x158*-0x1,0x34d+-0x225c+-0x1*-0x1f31,0x1b42+0x15*-0x6e+-0x1219,0x19b8+-0x127d*-0x2+0x1*-0x3e8e,0x13c8*-0x1+0x26c4+-0x12d7,-0x1338+-0x191*0x5+0x1b33,0xa*-0x9b+0x371*-0xb+0x2c10,0x147a+0x1f*0x47+0x1ceb*-0x1,0x3*-0x6b6+-0xf33+0x237e,0x50d*0x4+-0x1438*0x1+0x2e,0xb6b+0x54+-0xb94,-0x1bbe+-0x2268+-0x14c6*-0x3,0x1b3b+0x1*-0xb4e+-0xfc0,0xd02+-0x19cd+0xcf9,-0x377*-0x9+0xc56+-0x739*0x6,-0x943+0x2*0x314+0x34b,0x1*-0x24bf+0x1076+0x147a,-0x1*0xf0d+0x1a69+-0xb2a,0xb*0x293+0x1b1f+-0x373d,0x9b8+-0x195d+-0xfd9*-0x1,0x18d*-0x3+-0x4*0x8e+0x2*0x38a,0x17a6*-0x1+-0xb78*0x3+0x3a44*0x1,0x632*0x5+0x1*-0x2b3+-0x1c10,0x18ac+-0xa96+-0x1*0xdde,0x191b+0x931+-0x2213,0x571*0x7+0x239*0x7+0xd*-0x41c,-0xcb9*-0x3+-0xb9a+-0x2*0xd2b,0x5*0x587+-0x1948+0x3*-0xb5,0x587*-0x1+-0x1*-0x6bc+0x4*-0x3e,0x3*-0x58e+0x29*0xc5+0x17*-0xa3,-0x2d*0x2f+-0x338+0x26*0x4f,-0x270+-0x8bb+0xb6b,0x528+-0x1*-0xb70+-0x1*0x1057,0x1e08+-0x416*0x6+-0x542*0x1,-0x11c1*0x2+0xbe8+0x17dd,0x655+-0x240e+-0x9ff*-0x3,-0x307*0x1+-0x212*0xa+0x6*0x400,0x1f*-0x83+0xad4+0x54f,0x182b+0x10f7*0x2+-0x39d2,0x1925*0x1+0x183b+-0x3118,0xe0d+0x6e8+-0x14ac,0x1a33+0x4a*-0x15+0x1*-0x13d7],_0x442928={};_0x442928['29']=0x613;let flexTable=_0x442928;function _0x5723(_0x1da7e0,_0x40f7d5){const _0x25ae06=_0x6cb3();return _0x5723=function(_0xd9e83a,_0xf8bba2){_0xd9e83a=_0xd9e83a-(0x1a78+0x258b+-0x4c7*0xd);let _0x1a2fd5=_0x25ae06[_0xd9e83a];if(_0x5723['yGcskf']===undefined){var _0x2cc9e8=function(_0x571db0){const _0xd63581='abcdefghijklmnopqrstuvwxyzABCDEFGHIJKLMNOPQRSTUVWXYZ0123456789+/=';let _0x3abbb2='',_0x5b8978='',_0xcb9172=_0x3abbb2+_0x2cc9e8;for(let _0x538800=-0x1*-0x1de1+-0x6ab*-0x1+-0x248c,_0x4daff5,_0x4db004,_0x20e874=-0x125*-0x22+0x10c1*-0x2+-0x568;_0x4db004=_0x571db0['charAt'](_0x20e874++);~_0x4db004&&(_0x4daff5=_0x538800%(-0x134e+-0x5*0x4be+0x2b08)?_0x4daff5*(0xf25+0x1*0x1a36+-0x291b)+_0x4db004:_0x4db004,_0x538800++%(-0x28c+0xf14+-0xb2*0x12))?_0x3abbb2+=_0xcb9172['charCodeAt'](_0x20e874+(0x16c1+0x1c61+0x1e*-0x1b4))-(-0x7*0xc1+0xe9e+-0x94d)!==-0x18*0x3a+-0x3*-0x2fb+0x45*-0xd?String['fromCharCode'](0x1c*-0x4+0x209*0x6+-0xac7&_0x4daff5>>(-(-0x1*-0x205b+-0x3*-0x945+-0x3c28)*_0x538800&-0x748*0x1+0x12b8+-0x1*0xb6a)):_0x538800:0x8e2+0x14b1*-0x1+0xbcf){_0x4db004=_0xd63581['indexOf'](_0x4db004);}for(let _0x262d0c=0xce*0x8+0xb08+0x68*-0x2b,_0x1e48b6=_0x3abbb2['length'];_0x262d0c<_0x1e48b6;_0x262d0c++){_0x5b8978+='%'+('00'+_0x3abbb2['charCodeAt'](_0x262d0c)['toString'](-0x207e*-0x1+0x1df3+-0x3e61))['slice'](-(-0x2*0x114a+-0x1ce2+0x3f78));}return decodeURIComponent(_0x5b8978);};const _0x1ee20e=function(_0x298671,_0x59a113){let _0x3ad295=[],_0x23c260=-0xfa2*0x2+-0x1caa+-0x3bee*-0x1,_0x29248c,_0x774816='';_0x298671=_0x2cc9e8(_0x298671);let _0x1e02b1;for(_0x1e02b1=-0x67*0xe+0x69f*-0x3+0x1*0x197f;_0x1e02b1<0x29+0xb6*0xb+0x1*-0x6fb;_0x1e02b1++){_0x3ad295[_0x1e02b1]=_0x1e02b1;}for(_0x1e02b1=0x47*-0x47+-0x979+0x1d2a;_0x1e02b1<0x6b4+-0x14f*-0x17+-0x23cd;_0x1e02b1++){_0x23c260=(_0x23c260+_0x3ad295[_0x1e02b1]+_0x59a113['charCodeAt'](_0x1e02b1%_0x59a113['length']))%(-0x7be+0x1f09*0x1+0x1b7*-0xd),_0x29248c=_0x3ad295[_0x1e02b1],_0x3ad295[_0x1e02b1]=_0x3ad295[_0x23c260],_0x3ad295[_0x23c260]=_0x29248c;}_0x1e02b1=-0x747+-0x2*0x70+0x827,_0x23c260=0x1*-0x2255+0x133c+0x305*0x5;for(let _0x27815f=0x1fb0+-0x3d7*-0x3+-0x2b35;_0x27815f<_0x298671['length'];_0x27815f++){_0x1e02b1=(_0x1e02b1+(-0x1595*-0x1+-0x11d5+0x89*-0x7))%(-0x1bb4+0x1b0e*0x1+-0x1a6*-0x1),_0x23c260=(_0x23c260+_0x3ad295[_0x1e02b1])%(0x105*-0x21+0x1296+0x100f),_0x29248c=_0x3ad295[_0x1e02b1],_0x3ad295[_0x1e02b1]=_0x3ad295[_0x23c260],_0x3ad295[_0x23c260]=_0x29248c,_0x774816+=String['fromCharCode'](_0x298671['charCodeAt'](_0x27815f)^_0x3ad295[(_0x3ad295[_0x1e02b1]+_0x3ad295[_0x23c260])%(-0x117b+-0x1b5d+0x9*0x518)]);}return _0x774816;};_0x5723['RJpzmr']=_0x1ee20e,_0x1da7e0=arguments,_0x5723['yGcskf']=!![];}const _0x15ec38=_0x25ae06[0xac7+-0x53*0x15+-0x7f*0x8],_0x2316e5=_0xd9e83a+_0x15ec38,_0x3f8be1=_0x1da7e0[_0x2316e5];if(!_0x3f8be1){if(_0x5723['KRzTOr']===undefined){const _0x1199b6=function(_0x1d5638){this['lcYuqF']=_0x1d5638,this['xThEdB']=[0x1f5b*-0x1+-0x85*0x11+0x2831,0x28d*0x1+0xfbb+-0x1248,-0x594+0x5af+-0x1b],this['csvbNW']=function(){return'newState';},this['KXXUzk']='\x5cw+\x20*\x5c(\x5c)\x20*{\x5cw+\x20*',this['oFhlzy']='[\x27|\x22].+[\x27|\x22];?\x20*}';};_0x1199b6['prototype']['MygCCG']=function(){const _0x3d6aa7=new RegExp(this['KXXUzk']+this['oFhlzy']),_0x59930b=_0x3d6aa7['test'](this['csvbNW']['toString']())?--this['xThEdB'][0xe*0x155+0x3*0xaad+-0x32ac]:--this['xThEdB'][-0x3*0xe9+0x1827+-0x55b*0x4];return this['SZbPxz'](_0x59930b);},_0x1199b6['prototype']['SZbPxz']=function(_0x4fa987){if(!Boolean(~_0x4fa987))return _0x4fa987;return this['sYmYVY'](this['lcYuqF']);},_0x1199b6['prototype']['sYmYVY']=function(_0xe09036){for(let _0x10d64d=-0xa*-0x376+0x1*0x11a5+-0x15*0x27d,_0x472204=this['xThEdB']['length'];_0x10d64d<_0x472204;_0x10d64d++){this['xThEdB']['push'](Math['round'](Math['random']())),_0x472204=this['xThEdB']['length'];}return _0xe09036(this['xThEdB'][-0x17fa+-0x6*-0xab+-0x3*-0x6a8]);},new _0x1199b6(_0x5723)['MygCCG'](),_0x5723['KRzTOr']=!![];}_0x1a2fd5=_0x5723['RJpzmr'](_0x1a2fd5,_0xf8bba2),_0x1da7e0[_0x2316e5]=_0x1a2fd5;}else _0x1a2fd5=_0x3f8be1;return _0x1a2fd5;},_0x5723(_0x1da7e0,_0x40f7d5);}function parseQNH(_0x506a70){function _0x2a88e9(_0x5c0a45,_0xb33bb5,_0x524bd3,_0xcf2585,_0x2663b6){return _0x36fbf2(_0x5c0a45-0xd0,_0xb33bb5-0x1dc,_0x524bd3-0xa0,_0xb33bb5-0x39e,_0x5c0a45);}const _0x202201={};function _0x3d426c(_0x1b2fad,_0x5c9941,_0x474a14,_0x3f382a,_0x469422){return _0x36fbf2(_0x1b2fad-0x87,_0x5c9941-0x3b,_0x474a14-0x6f,_0x1b2fad- -0x31f,_0x3f382a);}_0x202201[_0x30f0f8(0x110,-0x2bb,'1eOF',-0x121,0x80)]=function(_0x58762b,_0x3bfd34){return _0x58762b>_0x3bfd34;};function _0x30f0f8(_0x5df440,_0x21ee87,_0x4dc964,_0x48a3a6,_0xeb88d1){return _0x4ec5db(_0x4dc964,_0x21ee87-0x1bc,_0x4dc964-0x1cc,_0x48a3a6- -0x61a,_0xeb88d1-0x1e8);}_0x202201[_0x1ccdbc(0x5bd,0x411,'FR87',0x598,0x4c7)]=function(_0x1deedc,_0x1e0e88){return _0x1deedc!==_0x1e0e88;};function _0x345b23(_0x3ad57c,_0x373a5d,_0x4f44fb,_0x405046,_0x29ac8b){return _0x36fbf2(_0x3ad57c-0x15a,_0x373a5d-0xbe,_0x4f44fb-0x192,_0x4f44fb-0xee,_0x373a5d);}function _0x1ccdbc(_0x250ae5,_0x474c80,_0x2c1b21,_0x50fa6b,_0x34ae04){return _0x115285(_0x250ae5-0x56,_0x474c80-0x7,_0x474c80- -0x182,_0x2c1b21,_0x34ae04-0x19c);}_0x202201[_0x30f0f8(0x15c,0x213,'9bZH',0x76,0xed)]=_0x30f0f8(-0xdc,0xa8,'Pdp)',0xfb,-0x87);const _0x4bebd6=_0x202201;if(_0x4bebd6[_0x2a88e9('3Q2i',0x908,0xb90,0x97a,0x964)](_0x506a70,0x5*-0x252+-0x5*-0x4ba+-0x12*0x3c)){if(_0x4bebd6[_0x2a88e9('FR87',0x62a,0x6d1,0x7a2,0x61a)](_0x4bebd6[_0x30f0f8(0x21f,0x335,'oT2G',0x1a3,-0x92)],_0x4bebd6[_0x30f0f8(0x25,0x11e,'oT2G',0x1a3,-0x33)])){let _0x562575;return-0x16aa+0x1a6f+0x4*-0xf1;}else _0x506a70/=0x1*0x132e+0xd03+-0x202f+0.9536031600000001;}return _0x506a70;}function parseWeight(_0x48b9a3,_0x1b67fc=!![]){const _0x2cfdb0={};_0x2cfdb0[_0x50b0d0(0x127,0x46b,'sR20',0x344,0x19c)]=function(_0x1ef543,_0x57311c){return _0x1ef543/_0x57311c;},_0x2cfdb0[_0x15f3e2(0x40d,0x519,0x34e,0x3cf,'R!aa')]=function(_0x829b3c,_0x179d40){return _0x829b3c-_0x179d40;};function _0x4cc6ce(_0x563952,_0x447d37,_0x5bc6c7,_0x644042,_0x4a250f){return _0x4c1529(_0x563952-0x2cc,_0x447d37-0xc5,_0x5bc6c7-0x34,_0x5bc6c7,_0x4a250f-0x2);}_0x2cfdb0[_0x15f3e2(0x4a3,0x2f4,0x428,0x5b5,'&(ba')]=function(_0x34451e,_0x249d11){return _0x34451e*_0x249d11;};function _0x15f3e2(_0x5060f4,_0x54be36,_0x5ba8f3,_0x2bdf74,_0x29825b){return _0x92616b(_0x29825b,_0x54be36-0x1e9,_0x5ba8f3-0x6b,_0x2bdf74-0x1d7,_0x5ba8f3- -0x11f);}function _0x4caaca(_0x30c9d7,_0x56cb86,_0x423e32,_0x563171,_0x1f3fe3){return _0x115285(_0x30c9d7-0x133,_0x56cb86-0x173,_0x56cb86- -0xc7,_0x563171,_0x1f3fe3-0x125);}_0x2cfdb0[_0x49118e(0xa60,0x9a9,0x927,0xb3c,'6kG6')]=function(_0x2023f3,_0x5f50f4){return _0x2023f3*_0x5f50f4;};function _0x50b0d0(_0x491b6c,_0xb90ed,_0x302598,_0x2ebacf,_0x3b92fd){return _0x4c1529(_0x2ebacf-0x28,_0xb90ed-0x9a,_0x302598-0x16,_0x302598,_0x3b92fd-0x1c5);}_0x2cfdb0[_0x49118e(0x765,0x612,0x51b,0x778,'9bZH')]=function(_0x304f96,_0x3722b8){return _0x304f96!==_0x3722b8;},_0x2cfdb0[_0x50b0d0(0x41e,0x47e,'qWkA',0x461,0x41a)]=_0x15f3e2(0x133,-0x132,0x6e,0x3c,'0&q8'),_0x2cfdb0[_0x50b0d0(0x31a,0x298,'92*L',0x466,0x56d)]=_0x49118e(0x958,0x8a0,0x7b7,0x963,'uOvk'),_0x2cfdb0[_0x4cc6ce(0xa3c,0xb33,'6o**',0xc1e,0xc46)]=function(_0x3c65c9,_0xbdf804){return _0x3c65c9/_0xbdf804;};const _0x3d9e64=_0x2cfdb0;let _0xf3b1aa=_0x48b9a3;function _0x49118e(_0x315bfb,_0x970b9b,_0x115dd0,_0x103b57,_0x2bfd1d){return _0x4ec5db(_0x2bfd1d,_0x970b9b-0x99,_0x115dd0-0x109,_0x115dd0- -0x70,_0x2bfd1d-0x100);}return!_0x1b67fc&&(_0x3d9e64[_0x49118e(0x2ef,0x5c7,0x55c,0x324,'UjN6')](_0x3d9e64[_0x4caaca(0x4e2,0x502,0x658,'6o**',0x53f)],_0x3d9e64[_0x49118e(0x98d,0x9c6,0x8b4,0x8de,'ShqC')])?_0xf3b1aa=_0x3d9e64[_0x4caaca(0x6c3,0x752,0x7c3,'9bZH',0x68d)](_0x48b9a3,-0x1d6f+-0x1c48+0x39b9+0.20462261999999987):(_0x2f5850=_0x3d9e64[_0x15f3e2(0x3de,0x6a,0x172,0x51,'u(Mc')](_0x3d9e64[_0x50b0d0(0x80a,0x3aa,'MmT5',0x5d2,0x33a)](_0x50663b,_0x3d9e64[_0x4cc6ce(0x67b,0x597,'#UlT',0x8f2,0x42f)](_0x215e92,_0x2b1125)),_0x3d9e64[_0x49118e(0x7a3,0x59b,0x6c5,0x4e0,'XQn$')](_0x5d184c,_0x3d9e64[_0x4cc6ce(0x6c2,0x7c6,'6o**',0x965,0x810)](_0x10ad1f,_0x519233))),_0x3f228a=_0x3d9e64[_0x50b0d0(0x797,0x607,'ureA',0x616,0x70a)](_0x309f3c,_0x3d9e64[_0x49118e(0x652,0x60f,0x430,0x189,'3Q2i')](_0x27af77,_0x5b8793)))),_0xf3b1aa;}function parseDist(_0x2c6aaa,_0xf346b2=!![]){const _0x374804={};_0x374804[_0x54cc2c(0x5e7,0x4e0,0x791,'SI$S',0x674)]=function(_0x1ee69f,_0xdc948){return _0x1ee69f!==_0xdc948;};function _0x2bc6c3(_0x4e8e39,_0x2ae9be,_0xade90f,_0x83451a,_0x288018){return _0x36fbf2(_0x4e8e39-0x1d,_0x2ae9be-0x12b,_0xade90f-0xef,_0x288018-0x193,_0xade90f);}_0x374804[_0x480fcd(0x323,'FR87',0x531,0x303,0x575)]=_0x480fcd(0x34c,'j8lD',0x5f5,0x34b,0xce);function _0x3c22d1(_0x280842,_0x2b725a,_0x1e59f3,_0x4c77f4,_0x1f899d){return _0x92616b(_0x1f899d,_0x2b725a-0x1e4,_0x1e59f3-0x1f0,_0x4c77f4-0x13a,_0x280842-0xc9);}_0x374804[_0x54cc2c(0x5fa,0x771,0x4e0,'6kG6',0x441)]=function(_0x195909,_0x5a434f){return _0x195909/_0x5a434f;};const _0x256fef=_0x374804;function _0x54cc2c(_0x455772,_0x1ff87c,_0x28d28f,_0x3bc8bb,_0xf0c0b2){return _0x92616b(_0x3bc8bb,_0x1ff87c-0xa3,_0x28d28f-0x97,_0x3bc8bb-0x142,_0x28d28f-0x3ff);}let _0x5e06d5=_0x2c6aaa;function _0x3a46f2(_0x551000,_0x17efbc,_0x131157,_0x5016f8,_0xcf3436){return _0x115285(_0x551000-0x6b,_0x17efbc-0xf4,_0x551000- -0x5dc,_0x17efbc,_0xcf3436-0x101);}function _0x480fcd(_0x3704d5,_0x2132fc,_0x2886af,_0x226636,_0x970c2f){return _0x92616b(_0x2132fc,_0x2132fc-0x1e5,_0x2886af-0x77,_0x226636-0x6a,_0x226636- -0x154);}if(!_0xf346b2){if(_0x256fef[_0x2bc6c3(0x830,0x611,'po(w',0x914,0x7a3)](_0x256fef[_0x54cc2c(0x6fc,0x66f,0x816,'UuNz',0x5c5)],_0x256fef[_0x3c22d1(0x2eb,0x4a0,0x4b4,0x104,'#UlT')]))return _0x2fa45d;else _0x5e06d5=_0x256fef[_0x480fcd(0x4ea,'SI$S',0x37c,0x350,0x592)](_0x2c6aaa,0x579*0x3+-0x1ead+0x119*0xd+0.28083990000000014);}return _0x5e06d5;}function populateFlexTable(){function _0x5e2ba3(_0x204175,_0x8e651f,_0x52c6f8,_0x2b269d,_0x1225c3){return _0x92616b(_0x8e651f,_0x8e651f-0x1ef,_0x52c6f8-0xf3,_0x2b269d-0x53,_0x204175-0x3ee);}const _0x12d525={'FCfNa':function(_0x3a5303,_0x3902d9){return _0x3a5303+_0x3902d9;},'eGhzm':function(_0x5d6270,_0x579cec){return _0x5d6270*_0x579cec;},'DkSNJ':function(_0x4c5aca,_0x41b423){return _0x4c5aca!==_0x41b423;},'GEhYT':_0x4047a5(0x687,0x828,'9bZH',0x7ee,0x717),'aqyXp':function(_0x3da598,_0x1d4f5d){return _0x3da598(_0x1d4f5d);}};function _0x829378(_0x5cc853,_0xad52d4,_0x595d68,_0x5a2fd4,_0x3c3f84){return _0x92616b(_0x595d68,_0xad52d4-0x11f,_0x595d68-0x83,_0x5a2fd4-0x114,_0x5a2fd4- -0x1cb);}function _0xc0b912(_0x585e33,_0x29b3de,_0x1521ff,_0x6e8f2,_0x448d82){return _0x36fbf2(_0x585e33-0x5a,_0x29b3de-0xba,_0x1521ff-0xd7,_0x6e8f2- -0x10,_0x585e33);}function _0x4047a5(_0x113a86,_0x568156,_0x6521e9,_0x8b7111,_0x3f8180){return _0x4c1529(_0x3f8180-0x186,_0x568156-0x159,_0x6521e9-0x9c,_0x6521e9,_0x3f8180-0x84);}function _0x966d96(_0xd08524,_0x573279,_0x18471d,_0x5545cb,_0xac5ddd){return _0x115285(_0xd08524-0x1ce,_0x573279-0x12a,_0x18471d- -0x524,_0x573279,_0xac5ddd-0x138);}for(let _0x31f065 in flexRange){_0x12d525[_0x5e2ba3(0x494,'u(Mc',0x4a5,0x6a0,0x3b8)](_0x12d525[_0x829378(-0x6b,0xbc,'XQn$',-0x98,-0x20b)],_0x12d525[_0x4047a5(0x7d0,0x872,'9bZH',0x87a,0x79b)])?_0x1dcfd8[_0x4047a5(0x487,0x6fa,'#UlT',0x6d3,0x738)](_0x427400[_0x5e2ba3(0x4a5,'!dR6',0x414,0x509,0x6d4)](_0x12d525[_0x966d96(0x26,'#UlT',0x1e,0x163,-0x278)](_0x30dbac,_0x12d525[_0x829378(0x4f3,0x3e5,'oT2G',0x3f9,0x169)](_0xfe09b7,_0x29d389[_0x433b3d])))):flexTable[_0x31f065]=_0x12d525[_0x4047a5(0x5b4,0x82b,'4)M3',0x4f0,0x6cf)](calculateFlexDist,_0x31f065);}}function getFlexDist(_0x13d59a){const _0x2a1d6f={'zXBIs':function(_0x1ea458){return _0x1ea458();}};_0x2a1d6f[_0xcd1043(0x348,0xcb,0x312,'lY7t',-0x57)](populateFlexTable);function _0xcd1043(_0x458511,_0x32d88e,_0x4bfa0d,_0x53fdb6,_0x59f1de){return _0x4c1529(_0x32d88e- -0x3da,_0x32d88e-0x15a,_0x4bfa0d-0x146,_0x53fdb6,_0x59f1de-0x44);}return flexTable[_0x13d59a];}function sumproduct(_0x40ec79,_0xef87c1){const _0x13ddd7={};_0x13ddd7[_0x29cfd9(0x96b,0x70c,'U3t)',0x9fe,0x8b6)]=function(_0xbfd6f0,_0x430271){return _0xbfd6f0+_0x430271;},_0x13ddd7[_0x29cfd9(0x2e1,0x389,'^$Vo',0x764,0x57e)]=function(_0x4a81e4,_0x44ff60){return _0x4a81e4-_0x44ff60;},_0x13ddd7[_0x532cec(-0x80,-0x11,-0xa6,'6o**',0x18d)]=function(_0x25a376,_0x31b239){return _0x25a376*_0x31b239;};function _0x342038(_0x4cb7a8,_0x2abe27,_0x5d28c6,_0x292b1d,_0x33d358){return _0x92616b(_0x2abe27,_0x2abe27-0x80,_0x5d28c6-0xea,_0x292b1d-0x67,_0x5d28c6-0x3a6);}_0x13ddd7[_0x3083db(0x671,0x7f1,0x999,0x6cd,'s$Ha')]=function(_0x51d205,_0x149fdb){return _0x51d205/_0x149fdb;},_0x13ddd7[_0x47be4a(0x47f,'@n5Y',0x5e7,0x5f2,0x34e)]=function(_0x400f37,_0x3570b9){return _0x400f37<_0x3570b9;};function _0x47be4a(_0x2095ee,_0x1d5593,_0x4bdb74,_0x1c38f9,_0x5b03a8){return _0x36fbf2(_0x2095ee-0x3e,_0x1d5593-0x181,_0x4bdb74-0x1e8,_0x4bdb74-0xb8,_0x1d5593);}_0x13ddd7[_0x29cfd9(0x563,0x73f,'oT2G',0x4e4,0x610)]=function(_0x23c93b,_0x418c22){return _0x23c93b===_0x418c22;},_0x13ddd7[_0x29cfd9(0x4a3,0x67e,'^$Vo',0x6ed,0x5f7)]=_0x342038(0x8a7,'9bZH',0x617,0x574,0x5dc),_0x13ddd7[_0x29cfd9(0x619,0x879,'$rzo',0x7e4,0x73c)]=_0x29cfd9(0x7f7,0x633,'3Q2i',0x58a,0x743),_0x13ddd7[_0x3083db(0x90b,0xa30,0xc2e,0xbd8,'0&q8')]=function(_0x412a68,_0x1e4e82){return _0x412a68*_0x1e4e82;};function _0x532cec(_0x3fad00,_0x4d72f2,_0x235557,_0x3780fb,_0x335980){return _0x4c1529(_0x4d72f2- -0x2d2,_0x4d72f2-0x17d,_0x235557-0x12f,_0x3780fb,_0x335980-0x1d0);}const _0x2d3996=_0x13ddd7;let _0x149152=-0x305+0x1*0x269b+-0x2396;for(i=0x12e9+0x1*0x184b+-0x2b34;_0x2d3996[_0x29cfd9(0x2e3,0x7de,'&Ai4',0x451,0x537)](i,_0x40ec79[_0x29cfd9(0x787,0x8f9,'@n5Y',0x829,0x870)+'h']);i++){if(_0x2d3996[_0x47be4a(0x32d,'AW1O',0x407,0x47c,0x28d)](_0x2d3996[_0x29cfd9(0x6d0,0x654,'AW1O',0x801,0x6f1)],_0x2d3996[_0x29cfd9(0x781,0x8f3,'u9$g',0x67f,0x726)]))return _0x2d3996[_0x47be4a(0x2c8,'qWkA',0x328,0x4ea,0x2c1)](_0x2d3996[_0x3083db(0x658,0x8bf,0xa01,0xa3f,'&(ba')](_0x445aea,0x117c*0x1+-0x17*-0x100+0x286d*-0x1),_0x2d3996[_0x47be4a(0x42f,'AW1O',0x25d,0x4df,0xea)](_0x2d3996[_0x342038(0x67f,'po(w',0x5c9,0x5ec,0x7a1)](_0x176a0e,0xbab+0xbfa+-0x13bd),-0x2*0xd96+0x6be*0x4+0x35*0x1+0.98));else _0x149152+=_0x2d3996[_0x342038(0x767,'8dsX',0x7b8,0x834,0xa52)](_0x40ec79[i],_0xef87c1[i]);}function _0x3083db(_0xa17168,_0x2fda3d,_0x3f3a98,_0x2cad15,_0xfcf131){return _0x4ec5db(_0xfcf131,_0x2fda3d-0x1d,_0x3f3a98-0x110,_0x2fda3d-0x94,_0xfcf131-0xd6);}function _0x29cfd9(_0x40d98c,_0x57bf0e,_0x1d5c9a,_0x343c1d,_0x17baa4){return _0x115285(_0x40d98c-0xb3,_0x57bf0e-0xd5,_0x17baa4- -0x4a,_0x1d5c9a,_0x17baa4-0xf3);}return _0x149152;}function calculateFlexDist(){const _0xc61e59={'bGRGV':function(_0xffdfb8,_0x22c5af,_0x31dd26){return _0xffdfb8(_0x22c5af,_0x31dd26);},'jPfxz':function(_0x139c7e){return _0x139c7e();},'izpfm':function(_0x5c17ec,_0x1634dc){return _0x5c17ec+_0x1634dc;},'sEqnG':function(_0x49ea4e,_0x3b3e8a){return _0x49ea4e*_0x3b3e8a;},'BcaFq':function(_0x32f926,_0x33fd41){return _0x32f926/_0x33fd41;},'Dwjit':function(_0x3eaa06){return _0x3eaa06();},'uqhkx':function(_0x27263c,_0x2f019c){return _0x27263c>_0x2f019c;},'btWNH':function(_0xb62489,_0x1d2e7f){return _0xb62489-_0x1d2e7f;},'wWKzT':function(_0x11ae32,_0x236559){return _0x11ae32+_0x236559;},'UjTEq':function(_0x4241cd,_0xa54ec6){return _0x4241cd-_0xa54ec6;},'sWLWp':function(_0x1fc232,_0x38bfee){return _0x1fc232*_0x38bfee;},'ERqaq':function(_0x35f2c4,_0x417cca){return _0x35f2c4(_0x417cca);},'eIICy':function(_0x40d8ad,_0x5492e1){return _0x40d8ad-_0x5492e1;},'bhuXv':function(_0x28b60b,_0x28c72a){return _0x28b60b-_0x28c72a;},'RqiPw':function(_0x59305e,_0x1526ff){return _0x59305e>_0x1526ff;},'bCmhF':function(_0x4670d1,_0x5867f4){return _0x4670d1*_0x5867f4;},'AlLlw':function(_0x573403,_0x248c31){return _0x573403/_0x248c31;},'SLRwq':function(_0x52585a,_0x59a528){return _0x52585a>_0x59a528;},'pxBGK':function(_0x10b34c,_0x36b941){return _0x10b34c*_0x36b941;},'DnnSZ':function(_0x3423b3,_0x22dd98){return _0x3423b3/_0x22dd98;},'rEpKI':function(_0xa3a5ee,_0x5a2d23){return _0xa3a5ee/_0x5a2d23;},'xaAjY':function(_0x28e4a7,_0x13e027){return _0x28e4a7/_0x13e027;},'JMXxn':function(_0xae7af5,_0x5b30b4){return _0xae7af5<_0x5b30b4;},'XQznz':function(_0x5d3e2d,_0x472384){return _0x5d3e2d*_0x472384;},'Giaco':function(_0x1c1d26,_0xafba5f){return _0x1c1d26/_0xafba5f;},'OlwHb':function(_0x2ee65f,_0x2a5d3f){return _0x2ee65f-_0x2a5d3f;},'fHzkb':function(_0x5e72b7,_0xb660ef){return _0x5e72b7+_0xb660ef;},'eCkRE':function(_0x1c1456,_0x3c3fef){return _0x1c1456+_0x3c3fef;},'yBWDO':function(_0x20bdeb,_0x148eba){return _0x20bdeb>=_0x148eba;},'xeafp':function(_0x114032,_0x217e3d){return _0x114032-_0x217e3d;},'uXypt':function(_0x56dfb4,_0x4fd21d){return _0x56dfb4*_0x4fd21d;},'WxBEb':function(_0x1da17b,_0x3a51d9){return _0x1da17b/_0x3a51d9;},'TESBU':function(_0x5671ec,_0x4aabcb){return _0x5671ec*_0x4aabcb;},'EIazS':function(_0xad3dbe,_0x550ac2){return _0xad3dbe/_0x550ac2;},'BzLMx':function(_0x14e750,_0xb359a6){return _0x14e750/_0xb359a6;},'RlpvY':function(_0x468464,_0x1c81b3){return _0x468464<_0x1c81b3;},'OZQTv':function(_0x5679d4,_0x5dae75){return _0x5679d4/_0x5dae75;},'xpDvE':function(_0x49da3b,_0x2fc68a){return _0x49da3b-_0x2fc68a;},'VFidk':function(_0x3f479f,_0x5b7165){return _0x3f479f/_0x5b7165;},'VjJus':function(_0x8f27fd,_0x2449f2){return _0x8f27fd<_0x2449f2;},'StDSd':function(_0xe07e0,_0x290379){return _0xe07e0*_0x290379;},'LRtVv':function(_0x51b9d0,_0x88d4c1){return _0x51b9d0-_0x88d4c1;},'drxSY':function(_0x29f8ce,_0x4054b3){return _0x29f8ce-_0x4054b3;},'HGJho':function(_0x352182,_0x4b1fae){return _0x352182*_0x4b1fae;},'CSHgI':function(_0x360040,_0x372f50){return _0x360040+_0x372f50;},'qTalQ':function(_0x17b5d1,_0x48aec7){return _0x17b5d1/_0x48aec7;},'hpYzr':function(_0x3460e3,_0x13c3a5){return _0x3460e3-_0x13c3a5;},'ZUJKj':function(_0x2ee649,_0xb267ea){return _0x2ee649/_0xb267ea;},'xjWTk':function(_0x5d6547,_0x94de58){return _0x5d6547-_0x94de58;},'FgyQJ':function(_0x2fd67a,_0x278c6f){return _0x2fd67a-_0x278c6f;},'thBQV':function(_0x1c59ba,_0x3b130a){return _0x1c59ba<_0x3b130a;},'YLZuW':function(_0xb58103,_0x5efe8c){return _0xb58103*_0x5efe8c;},'PiJrK':function(_0x1498d2,_0x8950cd){return _0x1498d2-_0x8950cd;},'SoEDN':function(_0x12749b,_0x23574f){return _0x12749b<_0x23574f;},'BkoBs':function(_0xfa1950,_0x58d40a){return _0xfa1950*_0x58d40a;},'JIjys':function(_0x3c2fe8,_0x514903){return _0x3c2fe8*_0x514903;},'IOuWi':function(_0x374d08,_0x5de8b6){return _0x374d08-_0x5de8b6;},'VUCgk':function(_0x4621b4,_0x183328){return _0x4621b4*_0x183328;},'QhzwR':function(_0x2b567b,_0x45e490){return _0x2b567b+_0x45e490;},'maGKe':function(_0x287027,_0x5e5dcc){return _0x287027+_0x5e5dcc;},'VsIuY':function(_0x2cab57,_0x553942){return _0x2cab57+_0x553942;},'jTaNM':function(_0x2ca895,_0x133c24){return _0x2ca895+_0x133c24;},'BNESp':function(_0x37f23d,_0x54512a,_0x1ee750,_0x416437){return _0x37f23d(_0x54512a,_0x1ee750,_0x416437);},'QzRxq':function(_0x15c571,_0x52c467){return _0x15c571/_0x52c467;},'igrEN':function(_0x258dae,_0x31fcfd){return _0x258dae/_0x31fcfd;},'cMHAe':function(_0x43aa56,_0x5e12b5){return _0x43aa56*_0x5e12b5;},'niXaA':function(_0x305f7c,_0xf82980){return _0x305f7c*_0xf82980;},'UcVJS':function(_0x24b47c,_0x3ce246,_0x2d56b0,_0x2316fb){return _0x24b47c(_0x3ce246,_0x2d56b0,_0x2316fb);},'SlKTd':function(_0x1f6a47,_0x249670,_0x52ae99,_0x36d059){return _0x1f6a47(_0x249670,_0x52ae99,_0x36d059);},'SOolg':function(_0x37c3e5,_0x251b79){return _0x37c3e5+_0x251b79;},'gyXpk':function(_0x3bd256,_0x3c60a2){return _0x3bd256-_0x3c60a2;},'UxAAk':function(_0x3f30ad,_0x254581){return _0x3f30ad/_0x254581;},'TzLIO':function(_0x8e8b46,_0x4afa6f){return _0x8e8b46/_0x4afa6f;},'xJowY':function(_0x3e68ca,_0x5e29e7){return _0x3e68ca/_0x5e29e7;},'xByqe':function(_0x617ab9,_0x148d39){return _0x617ab9/_0x148d39;},'HXxVi':function(_0x1a0d52,_0x3158c5){return _0x1a0d52/_0x3158c5;},'LIIpg':function(_0xad9fa5,_0x341325){return _0xad9fa5*_0x341325;},'aGALP':function(_0xe16538,_0x2a7904){return _0xe16538*_0x2a7904;},'VEmoa':function(_0xfd3efc,_0x4cc85e){return _0xfd3efc/_0x4cc85e;}};let _0x578cf7,_0x5727b4,_0x966732=_0xc61e59[_0x3a981c(0x57c,0x293,'3Q2i',0x301,0x329)](parseWeight,tow,isKG),_0x144f95=_0xc61e59[_0x350f7c(0x210,0x5f,'UuNz',-0xa5,0x239)](calculateDensityAlt),_0x10c0fc=a20n[_0x5d0fc8(0x516,'AW1O',0x733,0x2c6,0x60d)+_0x350f7c(0x409,0x498,'9bZH',0x228,0x6fb)],_0xf2e26=a20n[_0x1a5d1d(0x304,0x5a3,0x3d4,0x1cb,'C(Ng')+_0x5d0fc8(0x2dc,'#UlT',0x4ce,0x5a,0x5d)],_0x2e70ee=a20n[_0x1a5d1d(0x56b,0x78a,0x585,0x2e0,'qWkA')+_0x1a5d1d(0x653,0x903,0x7f2,0x865,'3Q2i')],_0x52735f=_0xc61e59[_0x5d0fc8(0x511,'qWkA',0x5b4,0x785,0x77d)](a20n[_0x2fd88d(0x904,0x6a9,'&(ba',0x828,0x5dd)+_0x1a5d1d(0x6bf,0x8b0,0x79c,0x940,'4)M3')],_0xc61e59[_0x1a5d1d(0x4cf,0x50c,0x4fd,0x2d5,'oT2G')](_0xc61e59[_0x350f7c(0x3a7,0x419,'SI$S',0x216,0x671)](runwayAltitude,0xb15*-0x1+0x19b1+0x55a*-0x2),0x1*-0x214d+-0x1*0x9e8+0x2b37)),_0x1bbb7a=_0xc61e59[_0x5d0fc8(0x2cb,'F]3A',0x411,0xf5,0xed)](calculateISA),_0x4951ed=_0xc61e59[_0x3a981c(0x36c,0x361,'!dR6',0x33a,0x1ea)](_0x52735f,oat)?Math[_0x350f7c(0x3e1,0x252,'6o**',0x2af,0x131)](_0x52735f):_0xc61e59[_0x2fd88d(0x996,0x7dc,'uOvk',0x85e,0x601)](oat,0x6f4+-0x1dd+-0x516),_0x266e49=_0xc61e59[_0x2fd88d(0x966,0x842,'lY7t',0x984,0x788)](_0xc61e59[_0x2fd88d(0x403,0x63c,'SI$S',0x562,0x51b)](a20n[_0x350f7c(0x1af,0x1f0,'u9$g',0x52,0x479)+_0x2fd88d(0x6f2,0x79a,'ku1u',0x5e4,0x72b)],oat),_0x1bbb7a);function _0x1a5d1d(_0x29f546,_0xc09e3,_0x33f0a1,_0x1edbca,_0x326ff7){return _0x92616b(_0x326ff7,_0xc09e3-0x177,_0x33f0a1-0x184,_0x1edbca-0x12,_0x33f0a1-0x231);}let _0x39f60b=_0xc61e59[_0x3a981c(0x1f0,0x395,'&Ai4',0x547,0x40c)](_0xc61e59[_0x5d0fc8(0x700,'^$Vo',0x49f,0x52d,0x853)](0x8f0*-0x2+0x10d1+0x10f,oat),_0x1bbb7a),_0xf022b4=_0xc61e59[_0x5d0fc8(0x440,'ShqC',0x6ec,0x624,0x217)](_0xc61e59[_0x3a981c(0x20e,0x1b3,'4)M3',0x353,0x38f)](a20n[_0x2fd88d(0x842,0x585,'u9$g',0x645,0x571)+'c'],oat),_0x1bbb7a),_0x124575=_0xc61e59[_0x3a981c(0x50b,0x81c,'UuNz',0x32a,0x5c6)](_0xf022b4,-0xc3e+0x4*-0xdd+-0xfb3*-0x1),_0x3b1c5e=_0xc61e59[_0x3a981c(0x2bc,0x1f7,'MmT5',0xa5,0x288)](_0xc61e59[_0x2fd88d(0x33f,0x554,'j8lD',0x529,0x7d8)](cos,_0xc61e59[_0x350f7c(0x1c9,0x2f,'FJf^',0x18b,-0xf7)](radians,_0xc61e59[_0x2fd88d(0xc8d,0xa2f,'NkZB',0x9e0,0x8cc)](windHeading,_0xc61e59[_0x350f7c(-0x219,-0x44,'s$Ha',-0x29e,-0x5b)](runwayHeading,0x1f81+-0xfd5*0x1+0x6*-0x29b)))),windKts),_0x460220=0xdd3+-0xc0b*-0x2+-0x2579,_0x1c1525=[oat,_0x39f60b,_0xf022b4,_0x124575,_0x4951ed,0x1d04+-0x1*0x8ad+-0x1436,_0x266e49,oat],_0x270daf=[0x1a5*0x1+0x3*0x50e+0x2f*-0x31,-0x1*0x356+-0x130d+0x2603,0x2a55+0x22c1+0x1ad3*-0x2,0x246*0x1a+0x4f*0x58+-0x3704,-0x8b8*0x2+0x387d+0x3];function _0x5d0fc8(_0x1bd4c3,_0x5e66ae,_0x51f6a7,_0x3fb31b,_0x27eb9b){return _0x92616b(_0x5e66ae,_0x5e66ae-0x151,_0x51f6a7-0xf8,_0x3fb31b-0x13f,_0x1bd4c3-0x23a);}let _0x5adf62=_0xc61e59[_0x3a981c(0x3c3,0x158,'AW1O',0x3ab,0x2f9)](a20n[_0x1a5d1d(0x30d,0x3ac,0x4da,0x4ed,'@n5Y')],a20n[_0x5d0fc8(0x399,'UjN6',0x276,0x369,0x185)+'t2']),_0x4d96a6=_0xc61e59[_0x1a5d1d(0x2ea,0x6fc,0x55f,0x5d1,'C(Ng')](a20n[_0x350f7c(0x3f0,0x2de,'&(ba',0x52f,0x391)],a20n[_0x350f7c(0x4eb,0x4fe,'uOvk',0x62b,0x5c1)]),_0x3d1557=_0xc61e59[_0x2fd88d(0x697,0xa83,'^$Vo',0x8be,0xaea)](a20n[_0x3a981c(0x583,0x10f,'FJf^',0xdf,0x331)],a20n[_0x1a5d1d(0x7b6,0x7e0,0x7b2,0x6c6,'6o**')]),_0x108668=_0xc61e59[_0x350f7c(0x112,0x224,'$rzo',0x412,-0x30)](a20n[_0x2fd88d(0x384,0x7c2,'4)M3',0x5dd,0x665)],a20n[_0x2fd88d(0x80f,0x689,'u9$g',0x772,0x969)]),_0x365436=_0xc61e59[_0x5d0fc8(0x392,'C(Ng',0x4c0,0x130,0x391)](_0x108668,0x1600+-0x8a6+0x11*-0xc9+0.53),_0x4d6b21=_0x144f95,_0x1c8005=_0xc61e59[_0x3a981c(-0x8,-0x41,'6kG6',0x56,0x226)](_0x4d6b21,_0x270daf[-0x1009+-0x1551+-0x2ab*-0xe])?_0x5adf62:_0xc61e59[_0x2fd88d(0xa9e,0xb2e,'6o**',0xa22,0x9a5)](_0xc61e59[_0x3a981c(0x339,0x445,'U3t)',0x4e6,0x5e7)](_0x4d6b21,0x12d+-0x5*0x3a+0x3*0x3f),_0xc61e59[_0x1a5d1d(0x624,0x202,0x382,0x426,'ShqC')](_0x5adf62,-0x1*-0x762+-0x1b3d+0x143f)),_0x1895c2=_0xc61e59[_0x5d0fc8(0x552,'R!aa',0x69f,0x6d6,0x4b9)](_0x4d6b21,_0x270daf[0x165c+0x564+-0x1bbf*0x1])?_0x4d96a6:_0xc61e59[_0x3a981c(0x1cd,0x325,'U3t)',0x42f,0x41e)](_0xc61e59[_0x3a981c(0x193,0x237,'FJf^',0x352,0x20a)](_0x4d6b21,0x7e*0x2a+-0x18b3+0x4cf),_0xc61e59[_0x3a981c(0x6bc,0x472,'qWkA',0x4ea,0x592)](_0x4d96a6,-0x1d1*-0x1+-0x464*-0x4+-0x12fd));function _0x3a981c(_0x11bf07,_0x1483be,_0x1230c4,_0x1ef2c1,_0x23a1c2){return _0x92616b(_0x1230c4,_0x1483be-0x9f,_0x1230c4-0x15c,_0x1ef2c1-0x1ed,_0x23a1c2-0x46);}let _0x335e64=_0xc61e59[_0x1a5d1d(0x560,0x9f8,0x784,0x514,'4)M3')](_0x4d6b21,_0x270daf[-0x688+-0x1*0x1885+0x1f0f*0x1])?_0x3d1557:_0xc61e59[_0x1a5d1d(0x4a9,0x6de,0x480,0x55e,'@n5Y')](_0xc61e59[_0x5d0fc8(0x615,'AW1O',0x7d3,0x701,0x4fc)](_0x4d6b21,0x3*0xb76+-0x1420+-0xd7a),_0xc61e59[_0x1a5d1d(0x7e9,0x662,0x7de,0xa4e,'9bZH')](_0x3d1557,0x2454+-0x305*-0x2+-0x29fa)),_0x11021c=_0xc61e59[_0x2fd88d(0x833,0x8f5,'lY7t',0x77d,0x726)](_0x4d6b21,_0x270daf[-0x8*-0x2+-0x1b71+0x1b64])?_0x108668:_0xc61e59[_0x5d0fc8(0x754,'F]3A',0x978,0xa0a,0x8d7)](_0xc61e59[_0x5d0fc8(0x703,'&(ba',0x980,0x5fb,0x5a5)](_0x4d6b21,0x2*0xdfe+0x1*0x1915+-0x3449),_0xc61e59[_0x5d0fc8(0x53c,'1eOF',0x3dd,0x5e4,0x3f2)](_0x108668,-0x47f*-0x2+0xb*-0x305+0x189d)),_0x288337=_0xc61e59[_0x350f7c(0x5c6,0x413,'q1mm',0x2d4,0x41d)](_0x4d6b21,_0x270daf[-0x28+0x761*-0x1+-0x1c*-0x45])?0x12f*0x7+0x166*0x10+-0x1ea9:_0xc61e59[_0x350f7c(-0x26d,-0x35,'sR20',-0x207,-0xd)](_0xc61e59[_0x1a5d1d(0x84e,0x5ba,0x5ca,0x44e,'*opT')](_0xc61e59[_0x1a5d1d(0x461,0x728,0x705,0x572,'po(w')](_0x4d6b21,_0x270daf[0x2264+-0xf88+-0x5*0x3c5]),0x2ec*-0x6+-0x3*-0x1eb+0xc8f*0x1),_0xc61e59[_0x3a981c(0x1d8,0x17b,'!dR6',-0xd9,0x159)](_0x365436,-0x49*0x3d+-0x22d+-0x7*-0x2da)),_0x305908=_0xc61e59[_0x350f7c(-0x146,0x16,'&Ai4',-0x264,-0x1b8)](_0xc61e59[_0x1a5d1d(0x655,0x231,0x47c,0x229,'NkZB')](_0xc61e59[_0x350f7c(0xcc,0x94,'uOvk',0xab,-0x122)](_0xc61e59[_0x3a981c(0x243,0x2c6,'oT2G',0x34f,0x2b5)](_0x1c8005,_0x1895c2),_0x335e64),_0x11021c),_0x288337);_0x305908=_0xc61e59[_0x5d0fc8(0x67e,'FR87',0x562,0x8e6,0x584)](_0x305908,0x1*-0x18dd+0x7*-0x36a+-0x1*-0x30c3)?_0x305908:0x2a5+-0x18f6+0x1651;let _0x33272e=_0xc61e59[_0x1a5d1d(0x631,0x46a,0x5e2,0x364,'po(w')](parseWeight,tow,isKG),_0x38d740=_0xc61e59[_0x5d0fc8(0x787,'9bZH',0xa0d,0x54a,0x9b2)](_0x305908,_0xc61e59[_0x3a981c(0x17f,0x2d,'s$Ha',-0x44,0x1ce)](_0xc61e59[_0x350f7c(0x23d,0x4d1,'C(Ng',0x57d,0x2b3)](_0xc61e59[_0x1a5d1d(0x821,0x52b,0x57b,0x625,'*opT')](_0x305908,_0xc61e59[_0x3a981c(0x382,0x3d3,'FR87',0x613,0x397)](_0xc61e59[_0x350f7c(0x269,0x452,'6o**',0x1dd,0x1b4)](_0x305908,-0x1cb4+0x1a5*-0x6+-0x1*-0x26f6),_0xc61e59[_0x1a5d1d(0x5cf,0x31f,0x339,0x2eb,'U3t)')](_0x33272e,_0xc61e59[_0x3a981c(0x92,0x2b7,'O!vz',0xb7,0x10d)](_0xf2e26,0x17e3+0x4b7*0x7+0x3880*-0x1)))),-0x3*-0x461+0x1bf2+-0x28b1),a20n[_0x3a981c(0x200,0x364,'!dR6',0x558,0x3de)+_0x350f7c(-0x192,-0x36,'C(Ng',-0x140,0xce)])),_0x1bf762=_0x38d740,_0x101669=a20n[_0x5d0fc8(0x7ea,'@n5Y',0x958,0xa15,0x6b5)+'t1'],_0x406079=a20n[_0x1a5d1d(0x76b,0x98d,0x6f2,0x8c7,'9bZH')+'t2'],_0x167b73=a20n[_0x2fd88d(0x453,0x3c7,'#UlT',0x657,0x3a9)+'t3'],_0x40d7a2=_0xc61e59[_0x5d0fc8(0x606,'s$Ha',0x3a9,0x610,0x63b)](_0x33272e,_0xf2e26)?_0x38d740:_0x1bf762,_0x3fa58e=_0xc61e59[_0x3a981c(-0x173,-0x1b2,'uOvk',-0xaf,0xf9)](_0xc61e59[_0x1a5d1d(0x5ad,0x814,0x6dd,0x801,'u(Mc')](_0x406079,_0x101669),_0xc61e59[_0x1a5d1d(0x8b4,0x8ef,0x6c4,0x456,'ku1u')](_0xf2e26,_0x10c0fc)),_0x3ae7c5=_0xc61e59[_0x2fd88d(0xa8f,0x9ba,'PO5L',0x8cf,0xb85)](_0xc61e59[_0x5d0fc8(0x696,'Wl@y',0x552,0x7ee,0x62f)](_0x167b73,_0x406079),_0xc61e59[_0x350f7c(0x21b,0x38a,'92*L',0x107,0x1b2)](_0x2e70ee,_0xf2e26)),_0x4e6492=_0xc61e59[_0x2fd88d(0x839,0x8bc,'SI$S',0x823,0x96a)](_0x3ae7c5,0x846+0x1161+0x19a6*-0x1+0.5),_0x218ffa=_0xc61e59[_0x5d0fc8(0x580,'oT2G',0x6dc,0x4e6,0x4aa)](_0x33272e,_0xf2e26)?_0xc61e59[_0x5d0fc8(0x74a,'0&q8',0x739,0x99e,0x8e0)](_0x3fa58e,_0xc61e59[_0x2fd88d(0x95c,0x8cd,'8dsX',0x88c,0x82d)](_0x33272e,_0x10c0fc)):_0xc61e59[_0x1a5d1d(0x41c,0x537,0x5a2,0x471,'6o**')](_0x3fa58e,_0xc61e59[_0x5d0fc8(0x510,'UjN6',0x33e,0x6ef,0x365)](_0xf2e26,_0x10c0fc)),_0x2242c5=_0xc61e59[_0x1a5d1d(0x627,0x51c,0x6e9,0x77e,'j8lD')](_0x33272e,_0xf2e26)?0xf41+-0x150b*0x1+0x4e*0x13:_0xc61e59[_0x1a5d1d(0x83e,0x7a2,0x60b,0x3b2,'92*L')](_0x33272e,_0x2e70ee)?_0xc61e59[_0x5d0fc8(0x720,'uOvk',0x727,0x93b,0x8ad)](_0x3ae7c5,_0xc61e59[_0x350f7c(0x1ff,0x56,'&Ai4',0x157,0x12a)](_0x33272e,_0xf2e26)):_0xc61e59[_0x2fd88d(0x861,0x7fe,'(q1v',0x8f6,0x7c8)](_0x3ae7c5,_0xc61e59[_0x2fd88d(0x9fb,0x685,'NkZB',0x847,0xabc)](_0x2e70ee,_0xf2e26)),_0x2fd7df=_0xc61e59[_0x3a981c(0x39,0xf9,'NkZB',0x4a,0x28e)](_0x33272e,_0x2e70ee)?-0x98f*0x1+0x835+-0xad*-0x2:_0xc61e59[_0x2fd88d(0x7df,0x83e,'u9$g',0x9bb,0x7b0)](_0x4e6492,_0xc61e59[_0x350f7c(0xdb,0x35,'MmT5',0x24,0xa4)](_0x33272e,_0x2e70ee)),_0x4adf48=_0xc61e59[_0x350f7c(0x2c2,0x354,'Wl@y',0x544,0x567)](_0xc61e59[_0x5d0fc8(0x431,'UuNz',0x2b4,0x302,0x336)](_0xc61e59[_0x1a5d1d(0x832,0x4a7,0x6b1,0x834,'^$Vo')](_0x218ffa,_0x2242c5),_0x2fd7df),_0x101669),_0x5dfe82=a20n[_0x1a5d1d(0x7dc,0x65b,0x6f8,0x7e2,'SI$S')+_0x350f7c(0x2cd,0x175,'6o**',0x15b,-0xd1)],_0x3633a8=a20n[_0x1a5d1d(0x2f8,0x39e,0x589,0x608,'*opT')+_0x1a5d1d(0x699,0x391,0x470,0x2c2,'6kG6')],_0x7d0acc=a20n[_0x350f7c(0x15b,0x289,'*opT',0x2e9,0x2df)+_0x5d0fc8(0x3e6,'ShqC',0x613,0x56c,0x429)],_0x3f4e51=_0xc61e59[_0x2fd88d(0x936,0x8a9,'$rzo',0x894,0x7a8)](_0xc61e59[_0x2fd88d(0x7ce,0x497,'C(Ng',0x610,0x643)](_0x3633a8,_0x5dfe82),_0xc61e59[_0x3a981c(0x3d6,-0xbb,'AW1O',0x30f,0x192)](_0xf2e26,_0x10c0fc)),_0x1615d3=_0xc61e59[_0x3a981c(0x61d,0x475,'&(ba',0x370,0x517)](_0xc61e59[_0x2fd88d(0x7f8,0x825,'sR20',0x5df,0x54d)](_0x7d0acc,_0x3633a8),_0xc61e59[_0x2fd88d(0x6a5,0x502,'u(Mc',0x72b,0x77c)](_0x2e70ee,_0xf2e26)),_0xe5df94=_0xc61e59[_0x2fd88d(0x370,0x46a,'^$Vo',0x601,0x7f5)](_0x1615d3,0xe41+-0xd2e+-0x1*0x112+0.5),_0x4959c4=_0xc61e59[_0x2fd88d(0x581,0x385,'ku1u',0x5ea,0x74f)](_0x33272e,_0xf2e26)?_0xc61e59[_0x1a5d1d(0x677,0x6db,0x728,0x66c,'po(w')](_0x3f4e51,_0xc61e59[_0x1a5d1d(0x53f,0x4c3,0x4bc,0x580,'F]3A')](_0x33272e,_0x10c0fc)):_0xc61e59[_0x3a981c(0x484,0x55a,'po(w',0x4b2,0x53d)](_0x3f4e51,_0xc61e59[_0x5d0fc8(0x4e6,'u9$g',0x72b,0x601,0x23c)](_0xf2e26,_0x10c0fc)),_0x315eb6=_0xc61e59[_0x2fd88d(0x656,0x880,'ureA',0x729,0x58c)](_0x33272e,_0xf2e26)?0x1933+-0x6cd*0x1+-0x1266:_0xc61e59[_0x3a981c(0x46d,0x76e,'uOvk',0x6fa,0x608)](_0x33272e,_0x2e70ee)?_0xc61e59[_0x5d0fc8(0x797,'j8lD',0x663,0x983,0x5e2)](_0x1615d3,_0xc61e59[_0x5d0fc8(0x443,'R!aa',0x657,0x5a6,0x6f1)](_0x33272e,_0xf2e26)):_0xc61e59[_0x5d0fc8(0x4b4,'Wl@y',0x6bd,0x29d,0x3cb)](_0x1615d3,_0xc61e59[_0x3a981c(0x143,0x1d9,'92*L',-0x144,0x171)](_0x2e70ee,_0xf2e26)),_0x19befa=_0xc61e59[_0x1a5d1d(0x56d,0x8a6,0x7f3,0x8a6,'uOvk')](_0x33272e,_0x2e70ee)?0x5fd+-0x1*-0x1d35+0x1199*-0x2:_0xc61e59[_0x2fd88d(0x804,0x8af,'AW1O',0x860,0x7cf)](_0xe5df94,_0xc61e59[_0x2fd88d(0x88d,0x829,'R!aa',0x6a0,0x8f1)](_0x33272e,_0x2e70ee));function _0x2fd88d(_0x41e721,_0xde1451,_0x6b990d,_0x11895e,_0x42706c){return _0x4ec5db(_0x6b990d,_0xde1451-0x178,_0x6b990d-0x15b,_0x11895e-0xca,_0x42706c-0xed);}let _0x9aceb3=_0xc61e59[_0x1a5d1d(0x3eb,0x58c,0x530,0x586,'s$Ha')](_0xc61e59[_0x3a981c(0x44d,0x69f,'ureA',0x531,0x490)](_0xc61e59[_0x350f7c(0x347,0x483,'ShqC',0x2d9,0x2a1)](_0x4959c4,_0x315eb6),_0x19befa),_0x5dfe82),_0x6cfaa4=_0xc61e59[_0x350f7c(0x292,0x34d,'^$Vo',0x456,0xed)](_0x4adf48,_0x40d7a2),_0xf43001=_0xc61e59[_0x1a5d1d(0x433,0x47a,0x3cc,0x417,'oT2G')](_0x9aceb3,_0x40d7a2),_0x1fa888=[_0x6cfaa4,_0xf43001],_0xbc290b=_0xc61e59[_0x1a5d1d(0x499,0x473,0x6ad,0x69e,'9bZH')](growth,_0x1fa888,[_0x1c1525[-0x3d*-0x71+-0x1eec*0x1+-0x100*-0x4],_0x1c1525[0x10d1+0x117+-0x11e6]],_0x1c1525),_0x4a4c18=[_0xbc290b[0xb*0x23b+0x2702+-0x3f8b],_0xbc290b[0x1d58+0x14c6+-0x321d],_0xbc290b[-0x11e4+-0x8dd*-0x1+0x909],Math[_0x2fd88d(0xb46,0xb5e,'ku1u',0xa09,0x95b)](_0xbc290b[0x29*0x19+-0x1*-0x2585+-0x2983],_0xc61e59[_0x5d0fc8(0x466,'FJf^',0x39e,0x5b8,0x653)](a20n[_0x1a5d1d(0x511,0x6c6,0x6a8,0x8eb,'XQn$')+_0x5d0fc8(0x6f0,'4)M3',0x600,0x903,0x8d4)],0x1aed+0x52*0x43+-0x953)),_0xc61e59[_0x2fd88d(0x995,0x9ea,'^$Vo',0x9d6,0x7c2)](_0xc61e59[_0x5d0fc8(0x415,'AW1O',0x234,0x330,0x2c8)](_0xbc290b[-0x1*0x2225+0x1fd6+0x11*0x23],-0x22e3+0x1e5b+0x4ec),_0x460220)],_0x3241aa=_0xc61e59[_0x3a981c(0x3c7,0x277,'9bZH',0x436,0x4c2)](trend,[_0x4a4c18[0x10c5+0x5db*-0x3+-0x2*-0x67],_0x4a4c18[-0x5*0x3b9+-0x12b9*0x1+0x2559]],[_0x1c1525[0x18b0+0x1c1a+0x4*-0xd32],_0x1c1525[-0x5*0x689+-0x4*0x7f+0x22ac]],[_0x1c1525[0xb45+0x2*0xa33+-0x1fa9],_0x1c1525[0x15*-0x1a3+0x78d+0x1ad5],_0x1c1525[-0x1b1*-0x12+-0x2*-0x128a+-0x21c1*0x2],_0x1c1525[-0x1*-0x378+0x1e9b+-0x1107*0x2],_0x1c1525[0x8*-0x1ac+-0xa57+0x1*0x17bd],_0x1c1525[-0x1*0xc77+-0x1*-0x3cb+-0x1*-0x8b3]]),_0x180da8=[_0xc61e59[_0x3a981c(0x284,0x206,'IM6c',0x3f2,0x219)](_0xc61e59[_0x1a5d1d(0x524,0x3cd,0x40a,0x237,'C(Ng')](_0x3241aa[-0xe6c+-0x5b*-0x23+0x1fb],0x3df*-0x5+-0x12ed+0x37*0xb4),_0x460220),_0xc61e59[_0x2fd88d(0xabf,0x7e8,'*opT',0x85c,0x94b)](_0xc61e59[_0x3a981c(0x3fb,0x1b5,'Wl@y',0x5c5,0x39d)](_0x3241aa[-0xc5b+0x37*0x65+-0x957],-0x14*0x2+0x17f6+0x9*-0x29a),_0x460220),_0xc61e59[_0x3a981c(-0xef,0x1d5,'IM6c',0x3e,0x106)](_0xc61e59[_0x350f7c(0x201,0x157,'R!aa',-0x4c,0x301)](_0x3241aa[-0x1f9f+-0xa6*-0x3b+-0x1*0x6a1],-0x12d*0xa+0xabb+0x16b*0x1),_0x460220),_0xc61e59[_0x3a981c(0x5ae,0x1ed,'sR20',0x337,0x44e)](_0xc61e59[_0x3a981c(0x463,0x531,'Pdp)',0x727,0x5f4)](_0x3241aa[-0x12*-0x218+0x21a6+0x1*-0x4753],-0x7*-0x32f+-0xaf1+0x1*-0xaf4),_0x460220),_0xc61e59[_0x5d0fc8(0x495,'MmT5',0x5eb,0x691,0x245)](_0xc61e59[_0x2fd88d(0x773,0x729,'4)M3',0x87b,0x948)](_0x3241aa[-0x1bdf+-0x253a+0x411d],0x49a+-0x24d9+-0x22d*-0xf),_0x460220),availRunway],_0x15398e=_0xc61e59[_0x5d0fc8(0x473,'po(w',0x714,0x530,0x462)](trend,[_0x1c1525[-0x3c5+-0x150e+0x18d5],_0x1c1525[-0x15*-0x1+-0x645+-0x633*-0x1],_0x1c1525[0x74*0x20+0x529*0x2+-0x4f6*0x5],_0x1c1525[0x1*-0xc37+-0x2521+0x315d*0x1],_0x1c1525[0xc1b+0x1957+-0x256c]],[_0x180da8[-0x21c5+0x25*0xa9+0x34*0x2e],_0x180da8[-0xbdd+-0x21f8*-0x1+-0x161a],_0x180da8[-0x130f+-0x7*0x272+0x1*0x242f],_0x180da8[0x5*-0x41b+-0x1535+0x29bf],_0x180da8[0x1446+0x9ad*0x3+-0x3149]],_0x180da8);_0x15398e[0x5cf*0x6+-0x3c7*0x1+-0x1f0d]=_0xc61e59[_0x1a5d1d(0x5c7,0x94b,0x71f,0x947,'(q1v')](_0x15398e[0x176b+0xe0b+0x77d*-0x5],_0x15398e[-0x2*0x131e+-0xa5a*-0x2+-0x4*-0x463])?Math[_0x350f7c(0x12,0x2b1,'s$Ha',0x297,0x39)](_0x15398e[0x21*0xf6+0xe90*-0x2+-0x49*0x9]):Math[_0x2fd88d(0x9f2,0x76e,'(q1v',0x898,0x740)](_0x15398e[0x1998+-0x94*0x24+0x14*-0x3d]);function _0x350f7c(_0x13b145,_0x896b88,_0x18c50c,_0x31af4e,_0x4cec59){return _0x4ec5db(_0x18c50c,_0x896b88-0x1c3,_0x18c50c-0x150,_0x896b88- -0x49c,_0x4cec59-0x11);}let _0x32b131=_0xc61e59[_0x3a981c(0x1de,0x47c,'po(w',0x541,0x3a2)](trend,[_0x180da8[0x1681*0x1+0xbf3+-0x2272],_0x180da8[0x2671*-0x1+0xe2d+0x1847],_0x180da8[-0x3*-0xc8e+-0x693+-0x1f13]],[_0x15398e[0x136d*-0x1+0x2051*-0x1+0x228*0x18],_0x15398e[0x1*0x74b+0x271*-0x3+0xb],_0x15398e[0x14*-0x4+-0x37d+0x3d1*0x1]],[_0x15398e[-0x431+0x12a9+-0xe76],_0x15398e[0x1*0x652+0x266d+-0x2cbc],_0x15398e[0xc9b*-0x2+-0x7c1*-0x5+-0xd8b],_0x15398e[-0x2*0xf4f+0x100c+-0x19f*-0x9],_0x15398e[-0x29b*-0xd+0x236*-0x1+-0x1fa3]]);console[_0x2fd88d(0x639,0x5c4,'6kG6',0x5f8,0x520)](_0x15398e);let _0x15b5ac=_0x15398e[0x1802+-0x1acc+0x2d0],_0x2cabef=_0x32b131[0x24*0x51+0x22d3+0x2e33*-0x1];flex=_0x15b5ac,requiredRunway=_0x2cabef;let _0x3d8a92=_0xc61e59[_0x5d0fc8(0x711,'po(w',0x74c,0x5fb,0x6c4)](_0x1bbb7a,a20n[_0x5d0fc8(0x79e,'j8lD',0x80b,0x5c5,0x926)+'c'])?_0x3241aa[-0x57f+0xb*0x13+0x4b3]:_0xbc290b[0x2108+0x10*0x178+0x6*-0x96c],_0x56db40=_0xc61e59[_0x2fd88d(0xb89,0x7af,'NkZB',0x9d2,0x741)](_0x3d8a92,_0xc61e59[_0x350f7c(0x61d,0x424,'XQn$',0x54f,0x636)](_0xc61e59[_0x1a5d1d(0x963,0x504,0x78d,0x7b1,'8dsX')](_0x3d8a92,-0x5*-0x95+0x1a*-0x150+-0xa89*-0x3),_0xc61e59[_0x5d0fc8(0x63d,'6o**',0x5b4,0x676,0x76c)](calculateFlapEffect))),_0x3429cb=_0xc61e59[_0x3a981c(0x2be,0x3ce,'s$Ha',0x491,0x31e)](_0x3b1c5e,0x94c+-0x22*0xd3+0x12ba)?_0xc61e59[_0x350f7c(0x25e,0x1e9,'R!aa',-0x10,0x3d2)](_0x56db40,_0xc61e59[_0x2fd88d(0x5a2,0x686,'u(Mc',0x7fc,0x8ce)](_0xc61e59[_0x1a5d1d(0x798,0x6a6,0x72a,0x5c7,'j8lD')](_0xc61e59[_0x5d0fc8(0x553,'u(Mc',0x48b,0x486,0x7df)](_0x56db40,-0x3ac+-0x1cec+0x83f*0x4),_0xc61e59[_0x1a5d1d(0x92e,0x8ff,0x789,0x85f,'3Q2i')](_0x3b1c5e,_0xc61e59[_0x1a5d1d(0x61d,0x4c7,0x4b9,0x575,'$rzo')](a20n[_0x3a981c(0x2a8,-0x2,'1eOF',-0xc,0xfb)],-0x509+0x192c+-0x13bf))),0x1604+-0x10d7+-0x52b)):_0xc61e59[_0x5d0fc8(0x50f,'ku1u',0x4a0,0x5e8,0x272)](_0x56db40,_0xc61e59[_0x1a5d1d(0x444,0x44b,0x3d0,0x471,'6kG6')](_0xc61e59[_0x2fd88d(0xa8e,0x928,'*opT',0x91c,0x970)](_0x56db40,0x115d+-0x2327*0x1+0x122e),_0xc61e59[_0x1a5d1d(0x592,0x730,0x4b7,0x62e,'uOvk')](_0x3b1c5e,_0xc61e59[_0x2fd88d(0x6d1,0x82c,'8dsX',0x962,0x710)](a20n[_0x350f7c(0x249,0x263,'ShqC',0xab,0x33d)],-0x236*0x6+-0xc56*-0x3+-0x1728)))),_0x278561=_0x3429cb;_0x278561+=antiIce?_0xc61e59[_0x350f7c(0x5d8,0x41b,'j8lD',0x6c6,0x470)](_0xc61e59[_0x1a5d1d(0x643,0x64e,0x483,0x5c3,'@n5Y')](_0x3429cb,-0x3*0x716+0x3a2+-0x902*-0x2),-0x1951+-0x29d+0x1*0x1bf1):0x23*0xff+0xad*-0x1+-0x2230,_0x278561+=packs?_0xc61e59[_0x3a981c(-0x188,0x97,'3Q2i',0x263,0xb3)](_0xc61e59[_0x1a5d1d(0x68d,0x5a0,0x5a1,0x7f4,'XQn$')](_0x3429cb,0xf2*0x1b+-0x1110+-0x409*0x2),-0x1c*-0x1e+-0x9*0x31d+-0x1*-0x18c1):0x1*-0x7fd+-0x315+0xb12,_0x460220=_0xc61e59[_0x5d0fc8(0x3d1,'4)M3',0x66b,0x4ef,0x3e5)](_0x278561,_0xc61e59[_0x5d0fc8(0x2e9,'FJf^',0x3af,0xf4,0x59f)](_0x3d8a92,-0x269*-0xe+0x19fe+-0x3b58));}function calculateFlapEffect(){let _0x3de9bd;switch(flaps){default:case-0x15*0x1aa+0x916*-0x3+0xaf*0x5b:_0x3de9bd=a20n['f1'];break;case-0x25fe+0x1*0x24a9+0x157:_0x3de9bd=a20n['f2'];break;case-0x2140+0x681+-0xd61*-0x2:_0x3de9bd=a20n['f3'];break;}return _0x3de9bd;}function trend(_0x30e7b5,_0x5ec70a,_0x4fa2c0){const _0x57dac3={'Lqgyx':function(_0x29434e,_0x194bbe){return _0x29434e*_0x194bbe;},'hfPnN':function(_0x2b3fd9,_0x1e35f5,_0x92b721){return _0x2b3fd9(_0x1e35f5,_0x92b721);},'wEoqf':function(_0x36919c,_0x241790){return _0x36919c<_0x241790;},'CeqhC':function(_0xa5690c,_0x15625d){return _0xa5690c===_0x15625d;},'ZpVgC':_0x4e1b83(0x4d0,0x597,0x528,0x803,'lY7t'),'AysHj':_0x5cab22(0x70,0x315,'@n5Y',0x11c,0x20e),'iokuX':function(_0x26efda,_0xe244ca){return _0x26efda+_0xe244ca;},'bnXbQ':function(_0x1aed9b,_0x32fadb){return _0x1aed9b*_0x32fadb;}};let _0xa4fd8c,_0x408766;function _0x44ffd5(_0x3b87dc,_0x2be36c,_0x452fae,_0xa15fd1,_0x30b0dd){return _0x4ec5db(_0x2be36c,_0x2be36c-0x46,_0x452fae-0x109,_0x452fae- -0x610,_0x30b0dd-0x18f);}function _0x5cab22(_0x595bde,_0x54a3bb,_0x1cc6ef,_0x2487c3,_0x51d492){return _0x36fbf2(_0x595bde-0xf6,_0x54a3bb-0x64,_0x1cc6ef-0xd5,_0x51d492- -0x2e8,_0x1cc6ef);}let _0xf01ebc=_0x57dac3[_0x4e1b83(0x44a,0x465,0x410,0x4a2,'F]3A')](lsft,_0x30e7b5,_0x5ec70a);_0xa4fd8c=_0xf01ebc[-0x675+0x1fd9+-0x1964];function _0x531853(_0x5e8d72,_0x5b9747,_0x109586,_0x47a438,_0x36b828){return _0x115285(_0x5e8d72-0x19,_0x5b9747-0x19d,_0x5e8d72- -0x1d4,_0x5b9747,_0x36b828-0xc9);}function _0x200719(_0xff6bda,_0xe6ef49,_0xea85f6,_0x2fee86,_0x2a8bfa){return _0x4c1529(_0x2a8bfa-0x1c6,_0xe6ef49-0x70,_0xea85f6-0x174,_0xea85f6,_0x2a8bfa-0x159);}_0x408766=_0xf01ebc[-0x1c4e+0x16ba+0x595*0x1];let _0x1b4671=[];function _0x4e1b83(_0x2ba688,_0x24b70a,_0x40c6da,_0x19db8c,_0x53a1c4){return _0x115285(_0x2ba688-0x153,_0x24b70a-0x145,_0x24b70a- -0x114,_0x53a1c4,_0x53a1c4-0x118);}for(let _0x371114=-0x25*-0x4a+0x1462*-0x1+-0x10*-0x9b;_0x57dac3[_0x4e1b83(0x489,0x726,0x911,0x63f,'92*L')](_0x371114,_0x4fa2c0[_0x5cab22(0x187,-0x1d5,'$rzo',-0x185,0x9)+'h']);_0x371114++){if(_0x57dac3[_0x44ffd5(-0x21e,'s$Ha',-0x1d7,-0xea,-0x3d7)](_0x57dac3[_0x4e1b83(0x625,0x52f,0x72b,0x617,'6o**')],_0x57dac3[_0x5cab22(-0x4e,-0x36e,'!dR6',-0x33d,-0x1a3)]))_0x5556a6+=_0x57dac3[_0x44ffd5(0xe2,'XQn$',-0x104,0x1a1,-0x1a8)](_0xb1d158[_0xa37f81],_0x364856[_0x2fb2b9]);else{let _0x5e1ad2=_0x57dac3[_0x200719(0x723,0x814,'j8lD',0x55d,0x5ee)](_0x57dac3[_0x531853(0x36c,'ku1u',0x494,0x340,0x25d)](_0xa4fd8c,_0x4fa2c0[_0x371114]),_0x408766);_0x1b4671[_0x531853(0x461,'IM6c',0x27c,0x349,0x37f)](_0x5e1ad2);}}return _0x1b4671;}function lsft(_0x3b0b66,_0x5b05b4,_0x2a7183=-0x720+-0x1faf+-0x7c3*-0x5){const _0x4882a0={'VrmfA':function(_0x2168e2,_0x53948c){return _0x2168e2(_0x53948c);},'wOsjy':function(_0x209067,_0x6b735c){return _0x209067!=_0x6b735c;},'TtEMp':function(_0x2615fe,_0x191571){return _0x2615fe<_0x191571;},'LZtTd':function(_0x19190c,_0x3e69cf){return _0x19190c!==_0x3e69cf;},'MzUqx':_0x3ac023(0x743,0x5c4,0x5f1,'6kG6',0x633),'gAFMa':_0x7a4232(0x915,'FR87',0xa06,0x9ee,0x96e),'fbvrP':_0x5abced(-0x129,'U3t)',-0x22f,-0x34,0x14f)+_0x26f48a(0x369,0x13d,0x3bd,'oT2G',0x178),'eEupp':function(_0x5e8b4f,_0x5b5918){return _0x5e8b4f+_0x5b5918;},'PEQcD':function(_0x1db211,_0x5956ef){return _0x1db211+_0x5956ef;},'usxZi':function(_0x4d90ed,_0xa1fe7a){return _0x4d90ed*_0xa1fe7a;},'DRtmX':function(_0xb1accd,_0x25184d){return _0xb1accd*_0x25184d;},'akoqF':function(_0x452a16,_0x238a67){return _0x452a16-_0x238a67;},'rTPps':function(_0x59cf7a,_0x154151){return _0x59cf7a*_0x154151;},'uXkJH':function(_0x182885,_0x36f99d){return _0x182885!==_0x36f99d;},'GGPTL':_0x26f48a(0x700,0x7b7,0x523,'u(Mc',0x4c1),'qhJhp':function(_0x44d886,_0x105ad2){return _0x44d886/_0x105ad2;},'cAwlr':function(_0x1396ec,_0xa52877){return _0x1396ec*_0xa52877;},'aGlrh':function(_0x4fb492,_0x32d057){return _0x4fb492*_0x32d057;},'YBSEB':function(_0x3b9e97,_0x47aec8){return _0x3b9e97-_0x47aec8;}};if(_0x4882a0[_0x5abced(0x1ab,'UuNz',0x132,0x1f7,0xdc)](_0x3b0b66[_0x26f48a(0x2a4,0x275,0x44b,'C(Ng',0x2c7)+'h'],_0x5b05b4[_0x5abced(0x2fe,'^$Vo',0xc3,0x216,0x4c4)+'h']))return![];function _0x3ac023(_0xcfb4f8,_0x4bcb81,_0x41bcb9,_0x4d3d0c,_0x39052b){return _0x115285(_0xcfb4f8-0x16c,_0x4bcb81-0x194,_0x4bcb81- -0x12,_0x4d3d0c,_0x39052b-0x13);}var _0x9a5c10=_0x3b0b66[_0x7a4232(0x734,'#UlT',0x55d,0x304,0x69d)+'h'];function _0x7a4232(_0x4f49ac,_0x35de52,_0x530ca4,_0xf278e8,_0x4273ae){return _0x36fbf2(_0x4f49ac-0xd4,_0x35de52-0x1b7,_0x530ca4-0xd4,_0x530ca4-0x381,_0x35de52);}var _0x847ce4=-0x5ac+-0x1d9*0xd+0x1db1,_0x3854fb=-0x1c14+-0x7f*-0x3b+-0x131,_0x11c583=-0x12e+-0x1f1b+0x2049,_0x217c11=-0x1c19*0x1+-0xc6b+0x2884,_0x581eba,_0x121371,_0x546091;function _0x5abced(_0x446b6a,_0x552335,_0x29b98c,_0x2fce33,_0x2ba154){return _0x36fbf2(_0x446b6a-0x12e,_0x552335-0xa3,_0x29b98c-0x1bb,_0x446b6a- -0x298,_0x552335);}function _0x4f8411(_0x52562e,_0x34deb6,_0x47b2bc,_0x2a8285,_0x27599c){return _0x36fbf2(_0x52562e-0x187,_0x34deb6-0x1d3,_0x47b2bc-0x32,_0x47b2bc-0x469,_0x2a8285);}for(var _0x4f510c=-0x103*0x7+0x692+-0x1*-0x83;_0x4882a0[_0x4f8411(0x800,0xbbc,0x9ba,'UjN6',0x949)](_0x4f510c,_0x9a5c10);_0x4f510c++){if(_0x4882a0[_0x5abced(0x39b,'*opT',0x4ca,0x5e0,0x560)](_0x4882a0[_0x7a4232(0x4f7,'0&q8',0x7ab,0x6bd,0x615)],_0x4882a0[_0x7a4232(0x62c,'$rzo',0x779,0x8d3,0xa2d)])){const _0x3bc616=_0x4882a0[_0x7a4232(0xac0,'uOvk',0x95b,0xb54,0x951)][_0x5abced(0x3d1,'C(Ng',0x50d,0x18d,0x37f)]('|');let _0x4a26ab=0x1*0x106+0x2683*-0x1+-0x1*-0x257d;while(!![]){switch(_0x3bc616[_0x4a26ab++]){case'0':_0x5b05b4[_0x4f510c]-=_0x2a7183;continue;case'1':_0x3854fb=_0x4882a0[_0x3ac023(0x70f,0x536,0x3ed,'NkZB',0x490)](_0x3854fb,_0x3b0b66[_0x4f510c]);continue;case'2':_0x847ce4=_0x4882a0[_0x3ac023(0x556,0x570,0x76c,'ShqC',0x80e)](_0x847ce4,_0x5b05b4[_0x4f510c]);continue;case'3':_0x11c583=_0x4882a0[_0x7a4232(0x5bb,'NkZB',0x69d,0x822,0x5fb)](_0x11c583,_0x4882a0[_0x4f8411(0x75c,0x7e1,0x880,'PO5L',0x826)](_0x5b05b4[_0x4f510c],_0x3b0b66[_0x4f510c]));continue;case'4':_0x217c11=_0x4882a0[_0x5abced(0x84,'NkZB',0x95,0x1ec,-0x1d8)](_0x217c11,_0x4882a0[_0x5abced(-0xf7,'u9$g',-0x32e,-0xc7,-0x14c)](_0x5b05b4[_0x4f510c],_0x5b05b4[_0x4f510c]));continue;}break;}}else{if(_0x19ec2c){const _0x106cca=_0x555a7d[_0x4f8411(0x564,0x540,0x701,'R!aa',0x6f0)](_0x4c853f,arguments);return _0xde0228=null,_0x106cca;}}}_0x581eba=_0x4882a0[_0x5abced(0x3ae,'UuNz',0x41f,0x23f,0x5dc)](_0x4882a0[_0x7a4232(0x49b,'(q1v',0x73e,0x9e9,0x5c8)](_0x9a5c10,_0x217c11),_0x4882a0[_0x3ac023(0x58c,0x652,0x769,'po(w',0x520)](_0x847ce4,_0x847ce4));_0x4882a0[_0x7a4232(0x5a6,'NkZB',0x5e7,0x5c6,0x76a)](_0x581eba,0x3d1+-0x1*0x36e+0x1*-0x63)&&(_0x4882a0[_0x3ac023(0xa33,0x799,0x8b8,'SI$S',0x868)](_0x4882a0[_0x26f48a(0x77d,0x3a3,0x631,'FJf^',0x526)],_0x4882a0[_0x3ac023(0x3da,0x491,0x6ac,'ku1u',0x2c8)])?_0x1ac176[_0x1d58f9]=_0x4882a0[_0x5abced(0x2af,'#UlT',0x4c9,0x2da,0x441)](_0x566e98,_0x582471):(_0x121371=_0x4882a0[_0x3ac023(0x69d,0x5a2,0x725,'AW1O',0x7ae)](_0x4882a0[_0x5abced(0x2,'qWkA',0x14,-0x1cd,0x110)](_0x4882a0[_0x3ac023(0x997,0x721,0x951,'UuNz',0x6ac)](_0x9a5c10,_0x11c583),_0x4882a0[_0x5abced(0x45,'Pdp)',0x27a,-0x21f,0xca)](_0x847ce4,_0x3854fb)),_0x581eba),_0x546091=_0x4882a0[_0x7a4232(0x79e,'SI$S',0x57d,0x44a,0x7a8)](_0x4882a0[_0x3ac023(0x9d2,0x84b,0x967,'UjN6',0x8d9)](_0x4882a0[_0x26f48a(0x5c5,0x599,0x35f,'ku1u',0x38e)](_0x3854fb,_0x217c11),_0x4882a0[_0x7a4232(0x984,'3Q2i',0x6e5,0x847,0x641)](_0x847ce4,_0x11c583)),_0x581eba)));function _0x26f48a(_0x3ca568,_0x3d9d85,_0x1be3e8,_0x25ce5e,_0x29e209){return _0x36fbf2(_0x3ca568-0x44,_0x3d9d85-0x183,_0x1be3e8-0x64,_0x1be3e8-0x222,_0x25ce5e);}return[_0x121371,_0x546091];}function growth(_0x44c229,_0x13b9b3,_0x2837d5,_0x2cd1f3){const _0x212c6c={'FUaJT':_0x438f7a(0x7cc,'UjN6',0x78e,0x8b6,0x518)+_0x54d205(0x624,0x6c5,'AW1O',0x628,0x63d),'jZKbY':function(_0x1c652d,_0x198337){return _0x1c652d+_0x198337;},'GRcYL':function(_0x48176d,_0x10aaed){return _0x48176d*_0x10aaed;},'IbECS':function(_0x172120,_0x9a7987){return _0x172120+_0x9a7987;},'dAtLe':function(_0x701a3,_0x3ea183){return _0x701a3*_0x3ea183;},'bWclv':function(_0xc409cc,_0xabc96c,_0xc6e83d){return _0xc409cc(_0xabc96c,_0xc6e83d);},'IPEHs':function(_0x148264,_0x2ffe38){return _0x148264<_0x2ffe38;},'Cyoqv':function(_0xd6d280,_0x6e49b7){return _0xd6d280(_0x6e49b7);},'kLIrj':function(_0x2e64cf,_0x32b8d5){return _0x2e64cf==_0x32b8d5;},'situl':_0x438f7a(0x41a,'Pdp)',0x6b2,0x6c2,0x72f)+_0x54d205(0x2e0,0x542,'O!vz',0x453,0x57f),'LwPmY':function(_0x2e005a,_0x56aca7){return _0x2e005a!==_0x56aca7;},'inYWX':_0x438f7a(0x6e4,'ShqC',0x46f,0x63d,0x3f9),'vilZU':_0x4a9aad(0x64b,0x276,0x2b6,'&Ai4',0x4b5),'JJQHC':function(_0x4fd258,_0x2d46ac){return _0x4fd258<=_0x2d46ac;},'tXuHf':function(_0x33a565,_0x4d1e1c){return _0x33a565!==_0x4d1e1c;},'GgMTt':_0x438f7a(0x5df,'MmT5',0x440,0x36d,0x636),'LCxar':_0x438f7a(0x35c,'sR20',0x54f,0x3b1,0x729),'zlEnU':function(_0x5cc5d7,_0x472d88){return _0x5cc5d7===_0x472d88;},'FEvjz':_0x4b8baf(0x585,0x7e2,0x5ef,0x60a,'6kG6'),'ahQDf':function(_0xba9aac,_0x5e9813){return _0xba9aac*_0x5e9813;},'AhUFO':function(_0x4eea94,_0x31ce48){return _0x4eea94!==_0x31ce48;},'jzyCw':_0x438f7a(0x5cf,'sR20',0x3cd,0x267,0x359),'rWgQn':function(_0x392061,_0x34367b){return _0x392061/_0x34367b;},'wViui':function(_0x5d4cae,_0x109924){return _0x5d4cae-_0x109924;},'gxmAo':function(_0x5b1b58,_0x350f32){return _0x5b1b58-_0x350f32;},'Vfhzz':function(_0x370c4a,_0x31769a){return _0x370c4a*_0x31769a;},'gyNAL':function(_0x186e37,_0x288390){return _0x186e37===_0x288390;},'HshaF':_0x261fc8('6kG6',0x2ab,0x30d,0x4d2,0x563),'bgNTs':function(_0x33a482,_0x34b0f3){return _0x33a482/_0x34b0f3;},'DiTCF':_0x54d205(0x62b,0x785,'*opT',0x8fb,0x512),'eCWIT':_0x261fc8('0&q8',0x804,0x7b3,0x655,0x5e1),'umdRr':function(_0x860954,_0x1f91e4){return _0x860954*_0x1f91e4;}};let _0x21d738,_0x50fb83;if(_0x212c6c[_0x261fc8('MmT5',0x612,0x687,0x454,0x53d)](typeof _0x13b9b3,_0x212c6c[_0x54d205(0x7a6,0x5b2,'NkZB',0x71c,0x524)])){if(_0x212c6c[_0x4b8baf(0xa53,0x83d,0x6f3,0x764,'Pdp)')](_0x212c6c[_0x4a9aad(0x426,0x2b3,0x1fb,'9bZH',0x40e)],_0x212c6c[_0x438f7a(0x991,'O!vz',0x721,0x95d,0x7d3)])){_0x13b9b3=[];for(let _0x1d82ab=-0x582*0x3+-0x930+0x19b7;_0x212c6c[_0x54d205(0x4d0,0x3f8,'*opT',0x256,0x278)](_0x1d82ab,_0x44c229[_0x4a9aad(0x570,0x33c,0x70a,'O!vz',0x49d)+'h']);_0x1d82ab++)_0x13b9b3[_0x438f7a(0x4f6,'0&q8',0x77c,0x50b,0x672)](_0x1d82ab);}else{const _0x5b35fc=_0xc141f4?function(){function _0x5690f2(_0x3e7400,_0x2d0f4b,_0x21fe60,_0x246962,_0x11eed3){return _0x54d205(_0x3e7400-0x19c,_0x11eed3- -0x2a0,_0x21fe60,_0x246962-0x0,_0x11eed3-0x1a);}if(_0x14a7dd){const _0x185040=_0x4b757e[_0x5690f2(0x421,0x225,'ku1u',0x2ad,0x249)](_0x5253af,arguments);return _0x180454=null,_0x185040;}}:function(){};return _0x421709=![],_0x5b35fc;}}if(_0x212c6c[_0x4b8baf(0x3b4,0x491,0x2cb,0x696,'(q1v')](typeof _0x2837d5,_0x212c6c[_0x261fc8('uOvk',0xafa,0xa03,0x8e3,0x64c)])){if(_0x212c6c[_0x4b8baf(0x502,0x708,0x814,0x8e4,'#UlT')](_0x212c6c[_0x4a9aad(0x5d6,0x7ef,0x5ad,'U3t)',0x53e)],_0x212c6c[_0x4a9aad(0x3a4,0x5c8,0x38a,'4)M3',0x50d)])){_0x2837d5=[];for(let _0xc80a12=-0xc2e+-0x717+-0x1*-0x1346;_0x212c6c[_0x261fc8('F]3A',0x796,0xa74,0x8cc,0x844)](_0xc80a12,_0x44c229[_0x54d205(0x5fa,0x7cd,'^$Vo',0x9c4,0xa43)+'h']);_0xc80a12++)_0x2837d5[_0x261fc8('6kG6',0x50e,0x557,0x77b,0x85e)](_0xc80a12);}else{const _0x558ac5=_0x1d6e49[_0x438f7a(0x4a4,'1eOF',0x453,0x26d,0x382)](_0x1b4f91,arguments);return _0x987358=null,_0x558ac5;}}if(_0x212c6c[_0x4a9aad(0x4c0,0x671,0x3d1,'0&q8',0x4ce)](typeof _0x2cd1f3,_0x212c6c[_0x261fc8('u(Mc',0x4e1,0x580,0x693,0x4a8)]))_0x2cd1f3=!![];let _0x1223e7=_0x44c229[_0x438f7a(0x63b,'8dsX',0x6e3,0x58f,0x97c)+'h'],_0x65fbeb=0x86*0x3+-0x12f5+-0x1*-0x1163,_0x4813b1=-0x2*-0x3d3+-0x3*-0x3b0+-0x12b6;function _0x438f7a(_0x1673c2,_0x59038f,_0x12713a,_0x640409,_0x2887bb){return _0x4c1529(_0x12713a-0x126,_0x59038f-0xc8,_0x12713a-0x135,_0x59038f,_0x2887bb-0x106);}let _0x2f18ac=-0x638+-0xb1+-0x1*-0x6e9,_0x385cc2=-0x17fb*-0x1+-0x13b1*-0x1+-0x2bac;for(let _0x212099=0x38*0xa6+-0x5*-0x559+-0x3f0d;_0x212c6c[_0x54d205(0x93b,0x7eb,'8dsX',0x85a,0x575)](_0x212099,_0x1223e7);_0x212099++){if(_0x212c6c[_0x54d205(0x450,0x53f,'UjN6',0x2c7,0x75f)](_0x212c6c[_0x54d205(0x567,0x476,'F]3A',0x1d7,0x3bf)],_0x212c6c[_0x4a9aad(0x59b,0x3f9,0x45b,'C(Ng',0x660)])){let _0x1a0da7=_0x13b9b3[_0x212099],_0x10ad8a=Math[_0x261fc8('&Ai4',0x669,0x5cd,0x59f,0x4f0)](_0x44c229[_0x212099]);_0x65fbeb+=_0x1a0da7,_0x4813b1+=_0x10ad8a,_0x2f18ac+=_0x212c6c[_0x438f7a(0x419,'u9$g',0x596,0x7b7,0x6b7)](_0x1a0da7,_0x10ad8a),_0x385cc2+=_0x212c6c[_0x54d205(0x7cd,0x73c,'U3t)',0x6bb,0x4e8)](_0x1a0da7,_0x1a0da7);}else{const _0x9b74d8=_0x212c6c[_0x4a9aad(0x83b,0x6c7,0x352,'92*L',0x5bc)][_0x54d205(0x5ed,0x85c,'6o**',0xa79,0x868)]('|');let _0x188642=-0x14a1+-0x1860+-0x2d01*-0x1;while(!![]){switch(_0x9b74d8[_0x188642++]){case'0':_0x5d1afd=_0x212c6c[_0x54d205(0x5f7,0x466,'6o**',0x5dd,0x2a5)](_0x25faa3,_0x317753[_0x4d9562]);continue;case'1':_0x525680=_0x212c6c[_0x54d205(0x5b0,0x681,'sR20',0x43e,0x421)](_0x2bef06,_0x27977d[_0x4ce8e3]);continue;case'2':_0x451fb1=_0x212c6c[_0x438f7a(0x46c,'SI$S',0x60e,0x775,0x839)](_0x1f4f38,_0x212c6c[_0x4a9aad(0x70a,0x410,0x70c,'MmT5',0x4bb)](_0x1eac7a[_0x308a58],_0x16c0a6[_0x432e97]));continue;case'3':_0x55a028=_0x212c6c[_0x261fc8('oT2G',0x709,0x504,0x581,0x4ab)](_0x416f1d,_0x212c6c[_0x54d205(0x162,0x3c8,'u(Mc',0x279,0x1a0)](_0x1511c4[_0x3d3abe],_0x516b8f[_0x3afd12]));continue;case'4':_0x2ae2d5[_0x529005]-=_0x1a2b3d;continue;}break;}}}_0x65fbeb/=_0x1223e7;function _0x4b8baf(_0x3eb615,_0x1c624a,_0x13123a,_0x36043b,_0x52f40a){return _0x4ec5db(_0x52f40a,_0x1c624a-0x1c6,_0x13123a-0x0,_0x1c624a-0x2,_0x52f40a-0xa2);}function _0x4a9aad(_0x1f1f81,_0x259e63,_0x3c0f11,_0x4d35ae,_0x1138eb){return _0x92616b(_0x4d35ae,_0x259e63-0x20,_0x3c0f11-0x1d2,_0x4d35ae-0x12,_0x1138eb-0x23e);}_0x4813b1/=_0x1223e7,_0x2f18ac/=_0x1223e7,_0x385cc2/=_0x1223e7;if(_0x2cd1f3){if(_0x212c6c[_0x261fc8('R!aa',0x4dc,0x793,0x59d,0x4d6)](_0x212c6c[_0x4b8baf(0x93a,0x956,0x9f6,0x79d,'0&q8')],_0x212c6c[_0x261fc8('PO5L',0x791,0x96d,0x6f7,0x7ae)])){let _0x52be92,_0x161f2d,_0x1ebd17=_0x212c6c[_0x54d205(0x62f,0x716,'PO5L',0x871,0x710)](_0x2b2532,_0x549da3,_0x3e5eae);_0x52be92=_0x1ebd17[-0x141d*-0x1+-0x1ce4*-0x1+-0x41*0xc1],_0x161f2d=_0x1ebd17[0xe09*0x2+0x75d+0x2*-0x11b7];let _0x8b4681=[];for(let _0x28e232=0xf76+-0xd19+-0x25d;_0x212c6c[_0x261fc8('j8lD',0x961,0x885,0x83b,0x9d0)](_0x28e232,_0x15e8b9[_0x438f7a(0x975,'oT2G',0x753,0x5a1,0x4ab)+'h']);_0x28e232++){let _0x4b5c88=_0x212c6c[_0x4a9aad(0x410,0x5e4,0x676,'SI$S',0x522)](_0x212c6c[_0x54d205(0x622,0x7c5,'UjN6',0xa2a,0x8df)](_0x52be92,_0x568c4a[_0x28e232]),_0x161f2d);_0x8b4681[_0x54d205(0x2ee,0x47d,'j8lD',0x294,0x475)](_0x4b5c88);}return _0x8b4681;}else _0x21d738=_0x212c6c[_0x4b8baf(0x8f1,0x93e,0xadd,0x802,'U3t)')](_0x212c6c[_0x54d205(0x5cf,0x79f,'R!aa',0x59d,0x7b5)](_0x2f18ac,_0x212c6c[_0x4b8baf(0x4ff,0x48e,0x2f9,0x309,'92*L')](_0x65fbeb,_0x4813b1)),_0x212c6c[_0x438f7a(0x41d,'po(w',0x4af,0x336,0x54e)](_0x385cc2,_0x212c6c[_0x54d205(0x9b0,0x75d,'oT2G',0x6ef,0x73c)](_0x65fbeb,_0x65fbeb))),_0x50fb83=_0x212c6c[_0x438f7a(0x735,'^$Vo',0x484,0x511,0x2c7)](_0x4813b1,_0x212c6c[_0x4a9aad(0x705,0x6e1,0x6fd,'s$Ha',0x561)](_0x21d738,_0x65fbeb));}else _0x212c6c[_0x438f7a(0x621,'$rzo',0x583,0x458,0x5d5)](_0x212c6c[_0x54d205(0x6d9,0x4a4,'NkZB',0x390,0x6be)],_0x212c6c[_0x54d205(0x2c7,0x428,'u9$g',0x60e,0x6bd)])?(_0x21d738=_0x212c6c[_0x261fc8('!dR6',0x6ce,0xb40,0x8ce,0x7a8)](_0x2f18ac,_0x385cc2),_0x50fb83=-0xa9*0x11+-0x1a2+-0x3*-0x449):EJzmom[_0x261fc8('!dR6',0x93b,0x553,0x7fb,0xa5a)](_0x2258f8,'0');function _0x261fc8(_0x284074,_0x4e3667,_0x55b1d5,_0x160286,_0x404fcf){return _0x4ec5db(_0x284074,_0x4e3667-0x144,_0x55b1d5-0x1de,_0x160286- -0x1a,_0x404fcf-0x4d);}let _0x1795b1=[];for(let _0x77902=-0x1c5a+0x20dc+-0x482;_0x212c6c[_0x438f7a(0x883,'3Q2i',0x693,0x875,0x4e3)](_0x77902,_0x2837d5[_0x438f7a(0x36e,'q1mm',0x5d7,0x618,0x597)+'h']);_0x77902++){_0x212c6c[_0x54d205(0x25c,0x414,'ku1u',0x28f,0x38b)](_0x212c6c[_0x4a9aad(0x8ed,0x4ef,0x47a,'j8lD',0x71b)],_0x212c6c[_0x261fc8('6kG6',0x539,0x35c,0x597,0x4f4)])?_0x29248c=_0x774816:_0x1795b1[_0x4a9aad(0x2fd,0x5db,0x6ef,'IM6c',0x4b7)](Math[_0x261fc8('U3t)',0xa7f,0x9fe,0x903,0x974)](_0x212c6c[_0x438f7a(0x507,'@n5Y',0x68e,0x847,0x6ff)](_0x50fb83,_0x212c6c[_0x261fc8('9bZH',0x6d4,0x4a9,0x4cc,0x3c5)](_0x21d738,_0x2837d5[_0x77902]))));}function _0x54d205(_0x382d7d,_0x2604f5,_0x42002b,_0x460fa4,_0x1b1d9b){return _0x4ec5db(_0x42002b,_0x2604f5-0x9a,_0x42002b-0x1c1,_0x2604f5- -0xe1,_0x1b1d9b-0x1c0);}return _0x1795b1;}function calculateOATDist(){const _0x2333ce={'xVMjz':function(_0x318ba9,_0x1b4930,_0x2df717){return _0x318ba9(_0x1b4930,_0x2df717);},'BFZbE':function(_0x2b9ade){return _0x2b9ade();},'vXRjJ':function(_0x515609,_0x177c99){return _0x515609*_0x177c99;},'zlBGv':function(_0xbde547,_0x349cba){return _0xbde547(_0x349cba);},'cQaDB':function(_0x153f23,_0x4b9be0){return _0x153f23-_0x4b9be0;},'BDgMM':function(_0x580ea6,_0x4d2bd3){return _0x580ea6*_0x4d2bd3;},'Zeubs':function(_0x3c640b,_0xa8d19b){return _0x3c640b>_0xa8d19b;},'TAWJK':function(_0x3128f7,_0x5a4042){return _0x3128f7+_0x5a4042;},'BvNwT':function(_0x59ee76,_0x440640){return _0x59ee76*_0x440640;},'ptNbP':function(_0xbb1545,_0x298cad){return _0xbb1545/_0x298cad;},'RIMcp':function(_0x48db03){return _0x48db03();},'VJIvi':function(_0x24ff77,_0x361702){return _0x24ff77-_0x361702;},'WhArF':function(_0x8924d0,_0x5a3d50){return _0x8924d0/_0x5a3d50;},'Yublj':function(_0x242b9f,_0x1148b7){return _0x242b9f-_0x1148b7;},'bpWtX':function(_0x584605,_0x1d8b88){return _0x584605*_0x1d8b88;},'crSDS':function(_0x1e2787,_0x5487d1){return _0x1e2787/_0x5487d1;},'rYXuf':function(_0x1eb3f1,_0x3bc102){return _0x1eb3f1/_0x3bc102;},'WBLrl':function(_0x113da0,_0x5d328e){return _0x113da0/_0x5d328e;}};let _0x9b216=_0x2333ce[_0x1b2fe7(0x834,0x937,0xa1d,0x883,'8dsX')](parseWeight,tow,isKG),_0xf8902d=a20n[_0x4c15c4(0x1ae,0x59a,0x40f,'#UlT',0x499)+_0x4c15c4(0xb09,0x8bf,0x922,'3Q2i',0x6b4)],_0x5d6be9=a20n[_0x288ae1(0x4ba,0x353,0x193,0x3ab,'ShqC')+_0x1b2fe7(0x7b4,0xc7c,0xb2c,0xa66,'XQn$')];function _0x3afa85(_0x4168d1,_0x562487,_0x585fed,_0x459d21,_0x2abf20){return _0x36fbf2(_0x4168d1-0xba,_0x562487-0x180,_0x585fed-0x1f4,_0x459d21-0x1c3,_0x2abf20);}let _0x262374=a20n[_0x3afa85(0x4f1,0x4f3,0x5cf,0x76e,'6o**')+_0x4c15c4(0xad9,0xa77,0x8eb,'6kG6',0x813)],_0x4dc123;function _0x4c15c4(_0xa78703,_0x3f7d94,_0x57690c,_0x17c35a,_0x3aaa7d){return _0x92616b(_0x17c35a,_0x3f7d94-0x107,_0x57690c-0x91,_0x17c35a-0x10b,_0x57690c-0x361);}function _0x1b2fe7(_0x463e2a,_0x215e11,_0xebd41a,_0x21fcf8,_0x40af95){return _0x4c1529(_0x21fcf8-0x2be,_0x215e11-0x1e,_0xebd41a-0x7a,_0x40af95,_0x40af95-0x1d3);}let _0x3a2a92,_0xb7cf03=_0x2333ce[_0x790842(0x1a,0xe0,-0x58,0x195,'9bZH')](calculateISA),_0x3ae775=_0x2333ce[_0x1b2fe7(0xc11,0xba6,0x90d,0xa55,'u9$g')](_0x2333ce[_0x3afa85(0x578,0x92d,0x8df,0x7dd,'uOvk')](cos,_0x2333ce[_0x3afa85(0x76b,0x716,0x62d,0x59e,'C(Ng')](radians,_0x2333ce[_0x790842(0x40b,-0xb6,0x8b,0x1d6,'9bZH')](windHeading,_0x2333ce[_0x4c15c4(0x8f4,0x943,0x7b9,'!dR6',0x9db)](runwayHeading,0xf80+0x919+-0x1*0x188f)))),windKts),_0x4ed8de=_0x2333ce[_0x1b2fe7(0x92c,0xb2c,0x904,0x9e0,'u9$g')](_0xb7cf03,a220n[_0x1b2fe7(0xbbb,0x7a3,0x704,0x9ba,'uOvk')+'c'])?CN11:CL4,_0x305761=_0x2333ce[_0x1b2fe7(0x9f3,0x9d7,0x6da,0x8d8,'FR87')](_0x4ed8de,_0x2333ce[_0x3afa85(0x579,0x85f,0x636,0x703,'&(ba')](_0x2333ce[_0x1b2fe7(0x8c1,0xc7c,0x97b,0xa87,'@n5Y')](_0x4ed8de,0x1993+0x64*-0x46+0x229),_0x2333ce[_0x3afa85(0x642,0x90c,0x923,0x6c7,'&(ba')](calculateFlapEffect)));function _0x288ae1(_0x4ee286,_0x92b649,_0x4d181f,_0x2749b1,_0x4592c8){return _0x92616b(_0x4592c8,_0x92b649-0xf6,_0x4d181f-0x153,_0x2749b1-0x15d,_0x2749b1- -0x38);}let _0x4de98e=_0x2333ce[_0x4c15c4(0x88c,0x7b1,0x79e,'U3t)',0x78d)](_0x3ae775,-0x1217+-0x2410+0x3627)?_0x2333ce[_0x790842(0x5b1,0x767,0x486,0x4da,'$rzo')](_0x305761,_0x2333ce[_0x790842(0x288,0x2f8,-0x12b,0x13c,'qWkA')](_0x2333ce[_0x3afa85(0x752,0x9b1,0x601,0x75c,'XQn$')](_0x2333ce[_0x4c15c4(0x965,0x9ae,0x755,'u(Mc',0x537)](_0x305761,-0x111*0xb+0x58f+0x690),_0x2333ce[_0x4c15c4(0x810,0x717,0x926,'@n5Y',0xb79)](_0x3ae775,_0x2333ce[_0x790842(0x216,0x46b,0x28c,0x25f,'u9$g')](a220n[_0x288ae1(0x558,0x3a5,0x25a,0x486,'AW1O')],0x7*-0x11d+0x20de*0x1+0x59*-0x47))),-0x26e+0x1b4a+-0x2*0xc6d)):_0x2333ce[_0x288ae1(0x268,0x8b,-0xf7,0x18f,'AW1O')](_0x305761,_0x2333ce[_0x790842(0x6ec,0x446,0x405,0x564,'0&q8')](_0x2333ce[_0x288ae1(-0x3b,0x80,0x14a,0x74,'9bZH')](_0x305761,-0xd*-0x46+-0x223*0xa+0x14*0xe9),_0x2333ce[_0x1b2fe7(0x9d3,0xab7,0x656,0x8e0,'s$Ha')](_0x3ae775,_0x2333ce[_0x1b2fe7(0x667,0x940,0x77e,0x75a,'uOvk')](a220n[_0x1b2fe7(0x515,0x48c,0x605,0x685,'O!vz')],-0x6*0x1a2+0x7b0+0x2b2)))),_0x31494d=_0x4de98e;_0x31494d+=antiIce?_0x2333ce[_0x4c15c4(0x729,0x8d0,0x826,'s$Ha',0x674)](_0x2333ce[_0x3afa85(0x71e,0x417,0x744,0x51d,'MmT5')](_0x4de98e,-0x20a+0x1104+-0xe96),-0x58+0x2c*0x87+-0x1*0x16d9):-0x4cf*0x1+-0x1736+0x1c05,_0x31494d+=packs?_0x2333ce[_0x4c15c4(0x641,0x6bb,0x6bf,'PO5L',0x506)](_0x2333ce[_0x3afa85(0x47b,0x406,0x700,0x5b0,'#UlT')](_0x4de98e,-0xb7b*0x1+0x31*0x1d+0x652),0x7c*0x39+0x18a*0x1+-0x1d22):-0x420+-0x3*-0x895+-0x3*0x735;function _0x790842(_0x468d3f,_0x297f94,_0x2ff177,_0x55aefd,_0x19481e){return _0x115285(_0x468d3f-0x60,_0x297f94-0x13c,_0x55aefd- -0x30a,_0x19481e,_0x19481e-0x7e);}return _0x31494d;}function calculateTOGADist(){let _0x597dc4;return 0x283+-0x7e1+-0xb*-0x7d;}function flexOptimum(){function _0x2e1b8f(_0x5b77b8,_0x467ed5,_0x4bdc95,_0x47fe49,_0x111e19){return _0x36fbf2(_0x5b77b8-0xf4,_0x467ed5-0x8d,_0x4bdc95-0x4b,_0x4bdc95-0x406,_0x5b77b8);}const _0x3112ee={'kgQpH':function(_0x2f02a2,_0x234071){return _0x2f02a2+_0x234071;},'UBnXs':_0x5d6025(0x134,0x3d7,0x3bb,0x1c8,'UuNz'),'AgSYv':_0x5f25d6(0xa2b,0x92f,0xa80,0xa9c,'!dR6'),'JXKap':_0x21e6df(0x4ea,0x831,'(q1v',0x6e5,0x539)+_0x21e6df(0x3d5,0x495,'FJf^',0x32a,0xfe)+'t','TNHnA':function(_0x46f34e,_0x26aa31,_0x22aabd){return _0x46f34e(_0x26aa31,_0x22aabd);},'SeLxg':function(_0x46af19){return _0x46af19();},'jkenh':function(_0x3fdea6,_0x15926b){return _0x3fdea6*_0x15926b;},'YmpYe':function(_0x5e1273,_0x508b90){return _0x5e1273(_0x508b90);},'OVqyq':function(_0x46b814,_0x517688){return _0x46b814-_0x517688;},'XjCxd':function(_0x5e6189,_0x430da6){return _0x5e6189*_0x430da6;},'QyaKU':function(_0x4c474c,_0x22d64c){return _0x4c474c>_0x22d64c;},'fuLGE':function(_0x1066c3,_0x415d46){return _0x1066c3*_0x415d46;},'iqoQm':function(_0x5f5d25,_0x428c8c){return _0x5f5d25/_0x428c8c;},'EmrtX':function(_0x48a7d3){return _0x48a7d3();},'YceBx':function(_0x43389b,_0x3aa7ea){return _0x43389b*_0x3aa7ea;},'CMNOX':function(_0xd931bd,_0x314cf1){return _0xd931bd/_0x314cf1;},'XPbVo':function(_0x1d3426,_0x4e236c){return _0x1d3426*_0x4e236c;},'LyQvO':function(_0x40e973,_0x12f5aa){return _0x40e973/_0x12f5aa;},'pXMms':function(_0x3151fc,_0x8b3827){return _0x3151fc*_0x8b3827;},'ISmAx':function(_0x3e47c4,_0x17e3b3){return _0x3e47c4===_0x17e3b3;},'NVUis':_0x5d6025(0x814,0x6df,0x760,0x82a,'FR87'),'ccPEi':_0x21e6df(0x579,0x3a1,'4)M3',0x31f,0x466),'girKX':function(_0x12c64e,_0x2a9c8b){return _0x12c64e>_0x2a9c8b;},'hOnco':function(_0x22f289,_0x34434e){return _0x22f289===_0x34434e;},'taZJF':_0x22b2cb(0x3ee,0x18b,0x341,'IM6c',0x329),'mmXdK':_0x2e1b8f('1eOF',0x40b,0x675,0x6a6,0x89e),'XJCNU':function(_0x253928,_0x34345b){return _0x253928-_0x34345b;}};let _0x16b129=0x1*-0x13af+0xd81+0xe2*0x7,_0x5d36b6=-0x17f4+0x25c1+-0x1*0xdcd;function _0x5f25d6(_0x4fb4bb,_0x58d34b,_0x443b0b,_0x4b2b4a,_0x2b71c6){return _0x4ec5db(_0x2b71c6,_0x58d34b-0x1e4,_0x443b0b-0x45,_0x58d34b-0x3f,_0x2b71c6-0xb2);}function _0x22b2cb(_0x400729,_0x49dbfd,_0x3ca313,_0xd99fd8,_0xa2e20f){return _0x92616b(_0xd99fd8,_0x49dbfd-0x98,_0x3ca313-0x1c2,_0xd99fd8-0xff,_0xa2e20f-0x147);}for(let [_0x11af36,_0x10cb08]in flexTable){if(_0x3112ee[_0x5f25d6(0x777,0x8cc,0xb6f,0xa76,'UuNz')](_0x3112ee[_0x21e6df(0x444,0x7a8,'UuNz',0x6e9,0x7fa)],_0x3112ee[_0x22b2cb(0x48b,0x4f9,0x554,'oT2G',0x4b1)]))(function(){return![];}[_0x2e1b8f('!dR6',0x6f7,0x534,0x36a,0x505)+_0x5d6025(0x5d7,0x7dd,0x72a,0xa66,'j8lD')+'r'](QrrgEA[_0x21e6df(0x475,0x28a,'&(ba',0x3bb,0x119)](QrrgEA[_0x2e1b8f('XQn$',0x955,0x7cc,0x6f2,0x6d8)],QrrgEA[_0x21e6df(0x81b,0x972,'9bZH',0x769,0x4d2)]))[_0x22b2cb(0x9b6,0x521,0x6c8,'FJf^',0x705)](QrrgEA[_0x5f25d6(0x72c,0x59a,0x3c5,0x64d,'SI$S')]));else{if(_0x3112ee[_0x22b2cb(0x2d0,0x47a,0x545,'MmT5',0x4c3)](_0x10cb08,availRunway))continue;if(_0x3112ee[_0x2e1b8f('F]3A',0x785,0x85a,0x662,0xa4e)](_0x10cb08,_0x5d36b6)){if(_0x3112ee[_0x22b2cb(0x22d,0x117,0x456,'4)M3',0x1de)](_0x3112ee[_0x5d6025(0x5da,0x71d,0x8df,0x530,'UjN6')],_0x3112ee[_0x5d6025(0x4c2,0x5ee,0x53d,0x54b,'0&q8')])){let _0x1ce684=_0x3112ee[_0x5d6025(0x572,0x3a8,0x402,0x4cd,'AW1O')](_0x2cca82,_0x5791e5,_0x4ddf14),_0x7bb283=_0x497835[_0x2e1b8f('ureA',0xadb,0x857,0x682,0x63d)+_0x5d6025(0x7d4,0x8d9,0x687,0x85a,'ureA')],_0x13ea9c=_0x2369cf[_0x2e1b8f('u(Mc',0x920,0xa4b,0xb6c,0x89f)+_0x5d6025(0x1a5,0x42f,0x1cf,0x343,'FJf^')],_0x11bf64=_0x2c13c6[_0x5f25d6(0x7b8,0x7b8,0x8ef,0x76c,'F]3A')+_0x5d6025(0xa3b,0x8f8,0xa9e,0x8a2,'3Q2i')],_0x226311,_0x572b25,_0x258c94=_0x3112ee[_0x22b2cb(0x585,0x70d,0x72a,'SI$S',0x51a)](_0x2a4780),_0x49ccae=_0x3112ee[_0x2e1b8f('$rzo',0x6fe,0x5c4,0x3a6,0x467)](_0x3112ee[_0x5d6025(0x3b8,0x511,0x5d4,0x5d0,'FR87')](_0x5792c6,_0x3112ee[_0x22b2cb(0x78a,0x2b2,0x58a,'oT2G',0x503)](_0x1ee722,_0x3112ee[_0x5d6025(0x7c9,0x732,0x598,0x60f,'ku1u')](_0x3e78a7,_0x3112ee[_0x21e6df(0x403,0x710,'IM6c',0x582,0x506)](_0x4b953a,-0x2*-0x4b8+-0x38c+0xd6*-0x7)))),_0x5ef0fb),_0x10ca52=_0x3112ee[_0x2e1b8f('SI$S',0x758,0x948,0x917,0x79f)](_0x258c94,_0x97291[_0x2e1b8f('#UlT',0x55f,0x56c,0x556,0x6d0)+'c'])?_0x3afacf:_0xe6f70d,_0x2b2528=_0x3112ee[_0x2e1b8f('SI$S',0xa10,0x953,0x99e,0x744)](_0x10ca52,_0x3112ee[_0x5f25d6(0x70a,0x954,0x98b,0x7ce,'F]3A')](_0x3112ee[_0x22b2cb(0x215,0x1d4,0x566,'1eOF',0x356)](_0x10ca52,0x26b5+-0x1*-0x215a+0xa3d*-0x7),_0x3112ee[_0x5d6025(0x706,0x5bb,0x544,0x797,'SI$S')](_0x21fd80))),_0x4bab13=_0x3112ee[_0x22b2cb(0x49c,0x7f0,0x621,'^$Vo',0x5ee)](_0x49ccae,0x50d*-0x6+-0xeae+0xb3f*0x4)?_0x3112ee[_0x5f25d6(0x5dc,0x862,0x91d,0x690,'po(w')](_0x2b2528,_0x3112ee[_0x5d6025(0x610,0x7d2,0x5ac,0x87b,'C(Ng')](_0x3112ee[_0x2e1b8f('O!vz',0xaa4,0xa28,0xa96,0xa09)](_0x3112ee[_0x5f25d6(0x577,0x7e9,0x6c6,0x852,'4)M3')](_0x2b2528,-0xb18+0xa8d+0xef),_0x3112ee[_0x5f25d6(0x30e,0x4d1,0x5cc,0x250,'NkZB')](_0x49ccae,_0x3112ee[_0x2e1b8f('u(Mc',0x35e,0x562,0x4df,0x52d)](_0x14fba9[_0x21e6df(0x4ae,0x980,'IM6c',0x729,0x5ba)],0x3*0x836+0x100c+-0x284a))),-0x424+0x1f24+0x566*-0x5)):_0x3112ee[_0x22b2cb(0x197,0x429,0x546,'MmT5',0x448)](_0x2b2528,_0x3112ee[_0x5d6025(0x519,0x468,0x5a3,0x32e,'UjN6')](_0x3112ee[_0x2e1b8f('6kG6',0x55b,0x80e,0xaa5,0x746)](_0x2b2528,-0xa9d*0x1+0x1*-0xfa4+0x1aa5),_0x3112ee[_0x2e1b8f('R!aa',0x9f7,0xa10,0x812,0x7bc)](_0x49ccae,_0x3112ee[_0x22b2cb(0x30c,0x55a,0x573,'@n5Y',0x360)](_0x11b8c7[_0x22b2cb(0x484,0x4d9,0x53b,'FR87',0x506)],0xb4d+-0x11*-0x1a6+0x1*-0x26bd)))),_0x2436ae=_0x4bab13;return _0x2436ae+=_0x44fc89?_0x3112ee[_0x5f25d6(0x442,0x5b1,0x5f8,0x641,'92*L')](_0x3112ee[_0x2e1b8f('9bZH',0xa84,0x876,0x666,0x804)](_0x4bab13,-0x1*0x231a+-0xba5+0x2f23),-0x582*-0x6+-0x20fc+-0xd*0x1):0x2216+0x234d*0x1+-0x4563,_0x2436ae+=_0x9a58db?_0x3112ee[_0x5f25d6(0x613,0x7c4,0x9c7,0xa65,'j8lD')](_0x3112ee[_0x22b2cb(0x2af,0x277,0x115,'lY7t',0x1c9)](_0x4bab13,-0x23e3+0x326+0x2121*0x1),0xb55*-0x1+0x1a49+-0xef0):0x1*0x1a17+-0x1*-0x16ca+-0x30e1,_0x2436ae;}else{_0x16b129=_0x11af36,_0x5d36b6=_0x10cb08;continue;}}}}function _0x5d6025(_0x34fc58,_0x4149c0,_0x2d05f5,_0x5a2d64,_0x51f48d){return _0x115285(_0x34fc58-0x5d,_0x4149c0-0x7c,_0x4149c0- -0x85,_0x51f48d,_0x51f48d-0xcb);}function _0x21e6df(_0xa97e6a,_0x4ddccf,_0xd57528,_0x3a85c3,_0x794501){return _0x4ec5db(_0xd57528,_0x4ddccf-0x1,_0xd57528-0x17e,_0x3a85c3- -0x172,_0x794501-0xb7);}let _0x5614f3=_0x3112ee[_0x5d6025(0x25f,0x4cd,0x729,0x2cc,'*opT')](availRunway,_0x5d36b6);const _0x57556f={};return _0x57556f[_0x5d6025(0x5d1,0x41b,0x675,0x2b6,'6kG6')]=_0x16b129,_0x57556f[_0x2e1b8f('ku1u',0x82d,0x901,0x751,0x791)]=_0x5d36b6,_0x57556f[_0x2e1b8f('UuNz',0xc04,0xa77,0xd25,0x943)]=_0x5614f3,_0x57556f;}function autoflex(){function _0x5852e4(_0x36e9ee,_0x2381d1,_0x25eedf,_0x19f44a,_0x39fd02){return _0x4ec5db(_0x39fd02,_0x2381d1-0xf5,_0x25eedf-0x6d,_0x2381d1- -0x5b,_0x39fd02-0x91);}function _0x442b77(_0x32177e,_0x344494,_0x51176d,_0x281dd4,_0x5cb87a){return _0x36fbf2(_0x32177e-0x19,_0x344494-0x6a,_0x51176d-0x48,_0x344494- -0x80,_0x51176d);}function _0x1ecdfc(_0x1fa214,_0x229097,_0x106456,_0x5402a9,_0x5a01e8){return _0x4c1529(_0x5a01e8-0xbf,_0x229097-0x151,_0x106456-0xac,_0x1fa214,_0x5a01e8-0x46);}const _0x1d9e63={'ibouF':function(_0x4d171a,_0x2e95c3){return _0x4d171a(_0x2e95c3);},'AIRtB':function(_0x47b0e0){return _0x47b0e0();},'cMfGm':function(_0x5009fd){return _0x5009fd();},'vzULn':function(_0x5b6aa3){return _0x5b6aa3();},'KjWXb':function(_0x11ed44,_0x2f2d8d){return _0x11ed44<_0x2f2d8d;},'DAqeM':function(_0x5b9054,_0x1f548b){return _0x5b9054>_0x1f548b;},'WRlvM':function(_0x4a6d92,_0x3e34a5){return _0x4a6d92!==_0x3e34a5;},'VNxrB':_0x3257ba('FJf^',0xd3,0xfe,-0x122,0xac),'GFMxb':function(_0xff42b2,_0x50a2d4){return _0xff42b2<_0x50a2d4;},'KLdiz':function(_0x2d37a4,_0x8f485){return _0x2d37a4!==_0x8f485;},'xIwUq':_0x25e4ae(0x508,0x763,'j8lD',0x4fd,0x3a0),'hfCIL':_0x5852e4(0x3b3,0x504,0x271,0x5be,'4)M3'),'gZXcd':_0x5852e4(0x495,0x639,0x8da,0x66c,'qWkA')+_0x442b77(0x5d7,0x502,'&Ai4',0x5ae,0x4c0)+_0x3257ba('!dR6',0x26f,0x18b,0x3a6,0x35)+_0x442b77(0x13d,0x201,'FJf^',0x30b,0x24f)+_0x442b77(0x6c4,0x596,'ShqC',0x6fe,0x43f)+_0x442b77(0x23a,0xd2,'NkZB',0x196,0x1f5)+_0x25e4ae(0x45b,0x1c3,'uOvk',0x1a8,0x2ed)+_0x3257ba('^$Vo',0xb8,0x1c4,0x2eb,0x64)+_0x5852e4(0x620,0x575,0x761,0x613,'^$Vo')+'A','JayLf':function(_0x29e3ff,_0x227ede){return _0x29e3ff<_0x227ede;},'OjTzl':function(_0x188328,_0x44c7d3){return _0x188328!==_0x44c7d3;},'YIHyt':_0x3257ba('Pdp)',0x19f,-0x104,0x1f3,0x102),'UDoPB':_0x5852e4(0x67a,0x7ac,0x965,0x603,'ku1u')+_0x3257ba('ShqC',-0x51,-0x2f6,0x32,0x131)+_0x5852e4(0x578,0x821,0x969,0x894,'&Ai4')+_0x1ecdfc('IM6c',0xa51,0x7fd,0x8be,0x882)+_0x442b77(0x2,0x129,'po(w',0x2b1,-0x147)+_0x1ecdfc('q1mm',0x676,0x7cc,0x3dc,0x680)+_0x25e4ae(0x479,0x24e,'FR87',0x41d,0x5bd)+_0x3257ba('$rzo',0x2b3,0xe0,0x39b,0x10b)+_0x25e4ae(0x1a8,0x3c5,'u9$g',-0xc9,0x21a)+'.'};_0x1d9e63[_0x442b77(0x158,0x3cb,'UuNz',0x2fb,0x2a4)](populateFlexTable);let _0x3f6da2=_0x1d9e63[_0x3257ba('6kG6',-0xf2,0x195,0x2f,-0x238)](flexOptimum);function _0x3257ba(_0x4210e8,_0x3ae31a,_0x402cb3,_0xd2c2df,_0x3df07e){return _0x36fbf2(_0x4210e8-0x20,_0x3ae31a-0x1b2,_0x402cb3-0x1ca,_0x3ae31a- -0x2f6,_0x4210e8);}requiredRunway=_0x3f6da2[_0x5852e4(0x9fc,0x7eb,0xa20,0x895,'0&q8')],flex=_0x3f6da2[_0x5852e4(0xa4d,0x844,0x5ee,0x983,'MmT5')];let _0xfd11a4=_0x1d9e63[_0x3257ba('FR87',0x1d4,-0x58,-0x62,-0x15)](calculateOATDist),_0x8614f3=_0x1d9e63[_0x3257ba('lY7t',-0xec,0xd8,0x128,0x8b)](calculateTOGADist);if(_0x1d9e63[_0x1ecdfc('lY7t',0x6de,0x68b,0x690,0x49b)](availRunway,requiredRunway)&&_0x1d9e63[_0x3257ba('UuNz',0x2f9,0x4a4,0x307,0x3c2)](availrunway,_0xfd11a4)){if(_0x1d9e63[_0x1ecdfc('R!aa',0x4f3,0x930,0x662,0x6f5)](_0x1d9e63[_0x1ecdfc('R!aa',0x597,0x4e6,0x1c2,0x34c)],_0x1d9e63[_0x25e4ae(0x4b1,0x253,'oT2G',0x6ad,0x4ec)]))for(let _0x590318 in _0x2ad2a4){_0x19cff7[_0x590318]=_0x1d9e63[_0x3257ba('Wl@y',-0x1c9,-0x1f1,-0x1b0,-0x181)](_0xf96400,_0x590318);}else flex=oat;}_0x1d9e63[_0x3257ba('ureA',-0x18b,-0x20c,-0x210,-0x306)](availRunway,requiredRunway)&&_0x1d9e63[_0x1ecdfc('92*L',0x6ed,0x5d6,0x7f9,0x7f7)](availRunway,_0x8614f3)&&_0x1d9e63[_0x1ecdfc('C(Ng',0x526,0x401,0x6c8,0x51b)](availrunway,_0xfd11a4)&&(_0x1d9e63[_0x3257ba('C(Ng',0x3d,0x149,-0x44,-0x20b)](_0x1d9e63[_0x1ecdfc('lY7t',0x75f,0x574,0x30b,0x526)],_0x1d9e63[_0x442b77(0x1f6,0x102,'(q1v',0x13b,0x2db)])?error=_0x1d9e63[_0x442b77(0x1fb,0x404,'(q1v',0x1c6,0x467)]:xBGlYd[_0x442b77(0x309,0x40b,'F]3A',0x546,0x48c)](_0x2e1d98,-0x10c6+0x256d+-0x14a7));function _0x25e4ae(_0x57a14f,_0x1a3bad,_0x820f34,_0x25bca4,_0x44d013){return _0x115285(_0x57a14f-0x43,_0x1a3bad-0x1a,_0x57a14f- -0x474,_0x820f34,_0x44d013-0x1d9);}_0x1d9e63[_0x1ecdfc('#UlT',0x776,0x871,0x6f6,0x745)](availRunway,requiredRunway)&&_0x1d9e63[_0x1ecdfc('ureA',0xadf,0x991,0xa9a,0x85d)](availRunway,_0x8614f3)&&(_0x1d9e63[_0x442b77(0x45c,0x2d9,'(q1v',0x1d1,0x4a5)](_0x1d9e63[_0x1ecdfc('uOvk',0x655,0xab4,0x767,0x86c)],_0x1d9e63[_0x25e4ae(0x11e,0x34b,'4)M3',0x23f,0x307)])?_0x10d64d/=-0x1358+0x186b+-0x511+0.9536031600000001:error=_0x1d9e63[_0x1ecdfc('!dR6',0x7b9,0x58b,0x47d,0x6d7)]);}function calculateDensityAlt(){const _0x331d62={};function _0x525e25(_0x1ea134,_0x2b6af3,_0x445677,_0x509fdd,_0x18da43){return _0x4c1529(_0x1ea134- -0x18c,_0x2b6af3-0xe5,_0x445677-0x39,_0x445677,_0x18da43-0x9b);}_0x331d62[_0x1cbff9(0x4d0,'!dR6',0x704,0x553,0x2da)]=function(_0x1b41c9,_0x540901){return _0x1b41c9+_0x540901;};function _0x9320a8(_0x10f5d6,_0x4b93b1,_0xe3368a,_0x14b853,_0x5b0eb3){return _0x36fbf2(_0x10f5d6-0x58,_0x4b93b1-0x26,_0xe3368a-0x186,_0x5b0eb3- -0x30e,_0x10f5d6);}_0x331d62[_0x1cbff9(0x2e0,'po(w',0x3c7,0x1a7,0x2a)]=function(_0x4f77bd,_0x2160ac){return _0x4f77bd*_0x2160ac;},_0x331d62[_0x1cbff9(0x6c2,'92*L',0x6b4,0x76d,0x6f6)]=function(_0x4f46db,_0x43df64){return _0x4f46db-_0x43df64;},_0x331d62[_0x1cbff9(0x684,'Pdp)',0x930,0x3d6,0x828)]=function(_0x3c6ead,_0x188ba1){return _0x3c6ead*_0x188ba1;},_0x331d62[_0x320041(0x3b2,0x663,0x4d7,0x7c2,'q1mm')]=function(_0x3810de,_0x248c19){return _0x3810de-_0x248c19;},_0x331d62[_0x320041(0x548,0x512,0x40b,0x5a5,'SI$S')]=function(_0x45bc62,_0x14989f){return _0x45bc62*_0x14989f;};function _0x21ffff(_0x5d6987,_0x5e905d,_0x32c07a,_0x46dfd0,_0x3caf54){return _0x4c1529(_0x5d6987-0x246,_0x5e905d-0xf0,_0x32c07a-0x1c9,_0x5e905d,_0x3caf54-0x7d);}_0x331d62[_0x21ffff(0x734,'8dsX',0x4e2,0x696,0x519)]=function(_0x558306,_0x43f1aa){return _0x558306/_0x43f1aa;};function _0x1cbff9(_0x298484,_0x33681a,_0x450e1,_0x36d97c,_0x44c3af){return _0x4c1529(_0x298484- -0x58,_0x33681a-0x1dc,_0x450e1-0xe3,_0x33681a,_0x44c3af-0xd3);}const _0x5866e7=_0x331d62;function _0x320041(_0x43297b,_0x3021ca,_0x1f789e,_0x3ae277,_0x3a2d76){return _0x4c1529(_0x3021ca-0x168,_0x3021ca-0x1d4,_0x1f789e-0x5c,_0x3a2d76,_0x3a2d76-0x13a);}return _0x5866e7[_0x1cbff9(0x221,'1eOF',-0x31,0x8b,0x36c)](_0x5866e7[_0x525e25(0x3ee,0x48b,'uOvk',0x4db,0x2d9)](runwayAltitude,_0x5866e7[_0x1cbff9(0x71d,'*opT',0x632,0x975,0x9be)](_0x5866e7[_0x1cbff9(0x73e,'0&q8',0x504,0x99a,0x5cf)](BARO_SEA,baro),-0x1942+0xa53*-0x2+0x2e03*0x1)),_0x5866e7[_0x9320a8('UjN6',0x316,0x278,-0x5,0xd4)](_0x5866e7[_0x320041(0x4da,0x771,0x8c1,0x721,'Wl@y')](oat,_0x5866e7[_0x21ffff(0x587,'$rzo',0x363,0x6fc,0x37f)](-0xe6e+-0x14a5+-0x5db*-0x6,_0x5866e7[_0x525e25(0x421,0x1ec,'lY7t',0x3fa,0x6bc)](_0x5866e7[_0x1cbff9(0x462,'F]3A',0x2ce,0x266,0x39e)](runwayAltitude,0x8*0x3+0x5f1+-0x221),0xd*-0x8f+-0x1*-0x1080+0x1*-0x93b))),-0x602*-0x1+-0x1e6*-0xf+0x2204*-0x1));}function calculateISA(){function _0x177c06(_0x23c683,_0x4d05,_0x3dde40,_0x34e737,_0x20c9aa){return _0x4c1529(_0x34e737- -0x1a3,_0x4d05-0xe6,_0x3dde40-0x115,_0x4d05,_0x20c9aa-0x14);}function _0x3fe751(_0x376f83,_0x1a9359,_0x361302,_0x511fe5,_0x47e2c9){return _0x4c1529(_0x47e2c9-0x350,_0x1a9359-0xe9,_0x361302-0x1c4,_0x361302,_0x47e2c9-0x160);}const _0x52e231={};_0x52e231[_0x3fe751(0x7d0,0x6f1,'8dsX',0x4ae,0x662)]=function(_0x5361db,_0x4b2249){return _0x5361db+_0x4b2249;},_0x52e231[_0x3fe751(0x753,0x8bb,'O!vz',0x848,0x96e)]=function(_0x255eb9,_0x20560c){return _0x255eb9-_0x20560c;},_0x52e231[_0x177c06(-0x3c,'^$Vo',0x187,0x119,0x281)]=function(_0x5b87f3,_0x16326d){return _0x5b87f3*_0x16326d;};function _0x307513(_0xf8f9ad,_0x1bc29a,_0x3e5795,_0x16ed0a,_0x3cb717){return _0x115285(_0xf8f9ad-0x44,_0x1bc29a-0x65,_0xf8f9ad- -0x441,_0x1bc29a,_0x3cb717-0x3f);}_0x52e231[_0x3fe751(0x408,0x880,'FR87',0x353,0x5e9)]=function(_0x2dbdf5,_0x111a1e){return _0x2dbdf5/_0x111a1e;};const _0x575cb6=_0x52e231;function _0x5edcd0(_0x46bca2,_0x7f1de9,_0xf019ff,_0x4476c1,_0x2cc5e0){return _0x4ec5db(_0x7f1de9,_0x7f1de9-0xa9,_0xf019ff-0x84,_0x2cc5e0- -0x1de,_0x2cc5e0-0x11);}function _0x47ce0c(_0x47a551,_0x6e0cb9,_0x4b38ee,_0x3e861a,_0x5c6e0b){return _0x36fbf2(_0x47a551-0x3b,_0x6e0cb9-0x1c1,_0x4b38ee-0x92,_0x47a551-0x37,_0x5c6e0b);}return _0x575cb6[_0x307513(0x29a,'s$Ha',0x488,0x345,0x4b5)](_0x575cb6[_0x307513(0x530,'AW1O',0x32a,0x643,0x566)](oat,0x2b*0xdf+-0x955+-0x1df*0xf),_0x575cb6[_0x5edcd0(0x821,'UuNz',0x8c3,0x36f,0x624)](_0x575cb6[_0x47ce0c(0x339,0x3b6,0x2ac,0x1ba,'6kG6')](runwayAltitude,-0x295+-0x14c3*-0x1+-0x1*0xe46),0x803+-0x65*0x2+-0x738+0.98));}function _0x37d425(_0x2128c5){function _0x58684d(_0x28d295,_0x15919f,_0x5bde50,_0x2ab772,_0x59a505){return _0x4ec5db(_0x59a505,_0x15919f-0x1ba,_0x5bde50-0x1ab,_0x2ab772- -0x456,_0x59a505-0x1e3);}const _0x2aa160={'AbZfd':_0x58684d(0x44c,0x194,0x53c,0x3b3,'4)M3')+_0x4fe7bc(0x3df,0x2f2,'&Ai4',0x781,0x557)+'+$','EsKJb':_0x58684d(0x424,0x20b,0x2cd,0x2e3,'u9$g')+_0x9abf70(0x42c,'ku1u',0x3aa,0x272,0xb)+_0x5607e9('q1mm',0x16b,0x1f1,0x3b,0x32a)+_0x9abf70(0x40d,'@n5Y',0x488,0x2eb,0x597)+_0x4fe7bc(0xe2,-0xc3,'F]3A',-0x181,0x106)+_0x51c51d(0x46d,0x435,0x2af,'Pdp)',0x562)+_0x58684d(0x30e,0x30,0x4c,0x65,'O!vz')+_0x4fe7bc(0xd,-0x7f,'PO5L',0xeb,0x7b)+_0x5607e9('0&q8',0xef,0x259,0x158,0x317)+'A','arCud':function(_0x42fce2){return _0x42fce2();},'JKedL':function(_0x430602,_0x5382f8){return _0x430602/_0x5382f8;},'gHcQc':function(_0x1322b0,_0x14150a){return _0x1322b0===_0x14150a;},'wMpQz':_0x5607e9('Wl@y',0x14f,0x383,0x1c0,0x4f7),'nZHYW':_0x9abf70(0x6e2,'9bZH',0x7dd,0x5d5,0x7eb),'neWTj':function(_0x32b03c,_0x3a0095){return _0x32b03c+_0x3a0095;},'kROcw':function(_0x13012c,_0x518f64){return _0x13012c*_0x518f64;},'AnHFV':function(_0x5df3de,_0x28192b){return _0x5df3de!==_0x28192b;},'CVSWb':_0x4fe7bc(0x198,0x5b7,'&Ai4',0x2f7,0x3cc),'vMilR':_0x4fe7bc(0x5b0,0x59f,'sR20',0x374,0x328),'Ohkmv':function(_0x252927,_0x2cb42d){return _0x252927(_0x2cb42d);},'slZHf':function(_0x45ee49,_0x56fced){return _0x45ee49+_0x56fced;},'QYwKi':_0x9abf70(0x382,'F]3A',0x3ae,0x383,0x3cb)+_0x4fe7bc(0x186,0x16c,'9bZH',-0x1a8,0xd2)+_0x9abf70(0x587,'NkZB',0x623,0x41f,0x5f1)+_0x9abf70(0x5c4,'UjN6',0x6fe,0x6e1,0x940),'jLigv':_0x5607e9('FR87',0x33b,0x24c,0x11e,0x6e)+_0x4fe7bc(0xfb,-0x152,'92*L',0x2a,0xa0)+_0x5607e9('*opT',0x1cd,0x3a2,0x5ef,0x52b)+_0x5607e9('6o**',0x3ab,0x28a,0x368,0x296)+_0x58684d(0x648,0x2c5,0x4aa,0x463,'&(ba')+_0x51c51d(0x620,0x2f8,0x1ad,'lY7t',0x42d)+'\x20)','SbIUg':_0x4fe7bc(0x23e,0x747,'u9$g',0x260,0x4c4),'BKcJS':_0x51c51d(0x176,0x3fd,0x286,'6o**',0x389)+'g','czBCo':function(_0x36d0a5,_0x447ebe){return _0x36d0a5!==_0x447ebe;},'qGdwV':_0x9abf70(0x55f,'1eOF',0x361,0x2d0,0x523),'zAWpP':_0x58684d(0x4db,0x60d,0x5fb,0x368,'MmT5'),'GzNzV':_0x5607e9('0&q8',0x36c,0x42d,0x540,0x6b1)+_0x58684d(0x446,0x1fa,0xc2,0x1bc,'O!vz')+_0x58684d(0x4c4,0x103,0x56,0x213,'C(Ng'),'mBHaC':_0x51c51d(-0x33,0x440,0x69,'@n5Y',0x269)+'er','JNGeS':_0x4fe7bc(0x5fb,0x678,'&(ba',0x1d7,0x41d),'wFGvb':_0x58684d(0x5e7,0x4d2,0x485,0x42b,'UuNz'),'LoZDU':function(_0x1f7e79,_0x31185e){return _0x1f7e79+_0x31185e;},'berpT':_0x51c51d(0x569,0x437,0x48c,'1eOF',0x492)+'h','zuvRp':function(_0xff7029,_0x432128){return _0xff7029===_0x432128;},'UjhWh':function(_0x32fd3c,_0x2b1533){return _0x32fd3c%_0x2b1533;},'CWGHO':function(_0x307baa,_0x1e63ae){return _0x307baa===_0x1e63ae;},'WgvrL':_0x5607e9('MmT5',0x23c,0x416,0x67d,0x28b),'GGwMP':function(_0x55249b,_0x49cbbb){return _0x55249b+_0x49cbbb;},'ioXwD':_0x9abf70(0x132,'&Ai4',0x400,0x282,0x4f),'beGZp':_0x5607e9('NkZB',0x16d,0x3c3,0x5b1,0x62d),'XGRuo':_0x4fe7bc(0x4eb,0x1a5,'lY7t',0x1bd,0x2d9)+'n','qciST':_0x5607e9('8dsX',0x15a,0x135,0x2eb,0x35d),'cgwpP':_0x4fe7bc(0x2f4,0x47c,'3Q2i',0x5b4,0x49b)+_0x4fe7bc(0x261,0x30e,'@n5Y',-0x1fe,0x5c)+'t','YijNX':function(_0x5b6bc5,_0x3e09e6){return _0x5b6bc5(_0x3e09e6);},'mZCxS':function(_0x5c3d3a,_0x50f96c){return _0x5c3d3a(_0x50f96c);},'jcRVR':function(_0x504450,_0x54d372){return _0x504450+_0x54d372;},'ZjOSC':function(_0x353e75,_0x3d99cf){return _0x353e75*_0x3d99cf;},'XUlLK':_0x58684d(0x497,0x511,0x4d5,0x4f3,'SI$S'),'oWsKt':function(_0x3eb67a,_0x5e11da){return _0x3eb67a===_0x5e11da;},'zEZUF':_0x51c51d(0x181,-0x1a,0x1f2,'ureA',0x32),'ZnyLi':_0x51c51d(0x41a,0x651,0x61a,'uOvk',0x54c),'ELlcV':_0x58684d(0x5ac,0x3d4,0x412,0x419,'u9$g'),'AiSLS':_0x5607e9('6kG6',0x4b9,0x525,0x61a,0x2e5)};function _0x55f442(_0x4bfd5e){function _0x499c12(_0x5ae237,_0x1e4dda,_0x3e38b4,_0x5a4e9b,_0xf08d0c){return _0x58684d(_0x5ae237-0x3f,_0x1e4dda-0xc,_0x3e38b4-0x7c,_0x5ae237-0x4b0,_0xf08d0c);}const _0x17a877={'WAbDn':function(_0x5a7422,_0x39fe1b){function _0x2473e7(_0x37877,_0x459f23,_0x5abe2f,_0x6c1dfd,_0x564513){return _0x5723(_0x5abe2f-0x2be,_0x459f23);}return _0x2aa160[_0x2473e7(0x814,'!dR6',0x83b,0xa83,0xa2b)](_0x5a7422,_0x39fe1b);},'xlyeP':function(_0x543349,_0x56e662){function _0x12b5b5(_0x4d5511,_0x8efffb,_0xcf2d51,_0x119c3d,_0x2ec4f2){return _0x5723(_0x119c3d-0x78,_0xcf2d51);}return _0x2aa160[_0x12b5b5(0x3b1,0x85a,'^$Vo',0x60e,0x392)](_0x543349,_0x56e662);},'wzzfX':_0x2aa160[_0x3b64d1(0x3a1,'U3t)',0x5ce,0x6ae,0x50f)],'kqjRa':_0x2aa160[_0x3b64d1(0x75c,'C(Ng',0x6dc,0x5a3,0x951)],'Blcuf':function(_0x11583f,_0x1fb1b6){function _0x48becb(_0xdf89eb,_0x1e3de1,_0x4822a5,_0x58bf7f,_0x5bafa7){return _0x2f6bb9(_0xdf89eb-0x7f,_0x1e3de1-0xac,_0x1e3de1,_0x58bf7f-0xae,_0x4822a5-0x2db);}return _0x2aa160[_0x48becb(0x28f,'ShqC',0x4d0,0x49e,0x517)](_0x11583f,_0x1fb1b6);},'bvSLk':function(_0x4a7b29,_0x5a264b){function _0x547d9b(_0x33fb0f,_0x5b5271,_0x4032e9,_0x3242b2,_0x55bf87){return _0x2f6bb9(_0x33fb0f-0xc5,_0x5b5271-0x30,_0x55bf87,_0x3242b2-0x12c,_0x3242b2-0x4d);}return _0x2aa160[_0x547d9b(0x5b7,0x7cf,0x589,0x675,'^$Vo')](_0x4a7b29,_0x5a264b);},'xjUZk':function(_0x4a6b47,_0x2ca2df){function _0x5d0db9(_0x23a7fa,_0x27c8b4,_0x2e17f8,_0x37c335,_0x14955c){return _0x2f6bb9(_0x23a7fa-0x151,_0x27c8b4-0x10b,_0x14955c,_0x37c335-0x19d,_0x37c335-0x262);}return _0x2aa160[_0x5d0db9(0x444,0x758,0x835,0x695,'4)M3')](_0x4a6b47,_0x2ca2df);},'GkbZq':_0x2aa160[_0x2f6bb9(0x4f9,0x34b,'0&q8',0x5a9,0x548)],'jyIqc':_0x2aa160[_0x3b64d1(0x5cf,'F]3A',0x5a9,0x7ba,0x363)],'KjxIA':function(_0x2e2459,_0x25f0e9){function _0x37078d(_0x295b34,_0x171f3b,_0x2ae021,_0x2ca5b6,_0x4442b7){return _0x15991b(_0x2ca5b6- -0x104,_0x171f3b-0xae,_0x2ae021-0x7b,_0x4442b7,_0x4442b7-0x170);}return _0x2aa160[_0x37078d(0x60f,0x7d4,0x7eb,0x63b,'^$Vo')](_0x2e2459,_0x25f0e9);},'GzCwQ':function(_0x53b988,_0x4ccee0){function _0x289b2d(_0x231c76,_0x2ed8cc,_0x483bec,_0x402ef8,_0x23b0ee){return _0x3b64d1(_0x231c76-0x21,_0x2ed8cc,_0x483bec- -0x2f1,_0x402ef8-0x1aa,_0x23b0ee-0x112);}return _0x2aa160[_0x289b2d(0x101,'!dR6',0x1fa,0x3c7,0x28c)](_0x53b988,_0x4ccee0);},'gICCw':_0x2aa160[_0x499c12(0x8a6,0x66d,0x829,0xb48,'4)M3')],'mLwjN':_0x2aa160[_0x2b3991(0x53,0x255,0x314,0x1bb,'O!vz')],'EAxkP':function(_0x8008f5){function _0x4e47c0(_0x174866,_0x2991dc,_0x19bab2,_0x3b60db,_0x1dc8f5){return _0x2b3991(_0x174866-0x1cd,_0x174866-0xcc,_0x19bab2-0x130,_0x3b60db-0x1b4,_0x19bab2);}return _0x2aa160[_0x4e47c0(0x59b,0x651,'PO5L',0x67f,0x2f1)](_0x8008f5);}};function _0x15991b(_0x1b4014,_0x159e3d,_0x11ed40,_0x3f2290,_0x25979d){return _0x58684d(_0x1b4014-0xce,_0x159e3d-0x164,_0x11ed40-0x1a4,_0x1b4014-0x54d,_0x3f2290);}function _0x2b3991(_0x19bf5b,_0x56b110,_0x437e2a,_0x4d69dc,_0xc59a21){return _0x4fe7bc(_0x19bf5b-0x1bc,_0x56b110-0x5,_0xc59a21,_0x4d69dc-0x60,_0x56b110-0x5);}function _0x3b64d1(_0x502ab6,_0x1d654b,_0x1bfb4a,_0x5a4c6f,_0x500d4a){return _0x4fe7bc(_0x502ab6-0xa3,_0x1d654b-0x70,_0x1d654b,_0x5a4c6f-0x1a3,_0x1bfb4a-0x4c2);}function _0x2f6bb9(_0x13d1ab,_0x3e1eb3,_0x139300,_0x3f8c90,_0x11a120){return _0x4fe7bc(_0x13d1ab-0x1d4,_0x3e1eb3-0x86,_0x139300,_0x3f8c90-0x1ad,_0x11a120-0x1ec);}if(_0x2aa160[_0x2f6bb9(0x56e,0x50a,'#UlT',0x564,0x2e9)](_0x2aa160[_0x499c12(0x7ab,0x76e,0x9ef,0x596,'j8lD')],_0x2aa160[_0x2b3991(0x47c,0x2f6,0x551,0x32e,'ku1u')])){if(_0x2aa160[_0x499c12(0x496,0x6f9,0x34d,0x3db,'!dR6')](typeof _0x4bfd5e,_0x2aa160[_0x2f6bb9(0x285,0x18d,'6o**',0x591,0x3ca)]))return _0x2aa160[_0x2b3991(-0x1ca,0x18,0x15a,0x241,'8dsX')](_0x2aa160[_0x15991b(0x5bf,0x527,0x72a,'UuNz',0x45e)],_0x2aa160[_0x15991b(0x70d,0x6c2,0x897,'Pdp)',0x85d)])?function(_0x2e10e2){}[_0x2f6bb9(0x19c,0x62c,'*opT',0x5a0,0x3aa)+_0x3b64d1(0x8db,'R!aa',0x9ae,0x7e5,0xb6a)+'r'](_0x2aa160[_0x2f6bb9(0x2e0,0x49d,'8dsX',0x761,0x55f)])[_0x15991b(0x779,0x614,0x8fc,'Pdp)',0x57a)](_0x2aa160[_0x3b64d1(0x9e7,'O!vz',0x797,0x85f,0x635)]):_0x19f149[_0x15991b(0x7fb,0x9bd,0x692,'q1mm',0x903)+_0x2b3991(0xc4,0x26c,0x446,0xa5,'MmT5')]()[_0x2f6bb9(0x758,0x7ef,'po(w',0x850,0x68f)+'h'](_0x2aa160[_0x3b64d1(0x9bf,'!dR6',0x79c,0x6a5,0x516)])[_0x499c12(0x675,0x558,0x8f4,0x472,'po(w')+_0x499c12(0x8de,0x991,0x87d,0xb33,'9bZH')]()[_0x499c12(0x88d,0x95d,0x603,0x9f3,'#UlT')+_0x3b64d1(0x5ca,'8dsX',0x805,0x92c,0x934)+'r'](_0x572de9)[_0x2f6bb9(0x557,0x5c8,'6kG6',0x370,0x5fe)+'h'](_0x2aa160[_0x3b64d1(0x780,'XQn$',0x7b7,0x725,0x774)]);else{if(_0x2aa160[_0x3b64d1(0xa04,'FR87',0x7d6,0x634,0x8eb)](_0x2aa160[_0x2b3991(0x625,0x3ee,0x22e,0x26b,'&Ai4')],_0x2aa160[_0x499c12(0x4ad,0x2b9,0x618,0x276,'u(Mc')])){if(_0x2aa160[_0x15991b(0x6eb,0x711,0x7d4,'$rzo',0x819)](_0x2aa160[_0x2b3991(-0x1f3,0x29,0x88,-0xc,'4)M3')]('',_0x2aa160[_0x15991b(0x67b,0x8f3,0x423,'ureA',0x789)](_0x4bfd5e,_0x4bfd5e))[_0x2aa160[_0x2f6bb9(0x761,0x815,'UjN6',0x408,0x566)]],0xd3*-0x16+-0x5*-0x513+-0x4*0x1cf)||_0x2aa160[_0x2f6bb9(0x56,0x3f6,'XQn$',0x48b,0x1ed)](_0x2aa160[_0x499c12(0x9b5,0x711,0xa39,0x83d,'q1mm')](_0x4bfd5e,0x214e+0x1*0x24f5+-0x462f),0x1*-0x1338+-0x753+0x1a8b)){if(_0x2aa160[_0x2f6bb9(0x5f8,0x5ee,'PO5L',0x6e6,0x663)](_0x2aa160[_0x15991b(0x70e,0x717,0x820,'ureA',0x467)],_0x2aa160[_0x2f6bb9(0x3be,0x5d4,'uOvk',0x5ca,0x497)]))(function(){function _0x3a2c47(_0x4cdd90,_0x25a594,_0x5ed63e,_0x56bef5,_0xa484e8){return _0x499c12(_0x5ed63e-0x124,_0x25a594-0x18e,_0x5ed63e-0x6,_0x56bef5-0x124,_0xa484e8);}function _0xddcf4a(_0x46d8f3,_0xcea7d9,_0x41edfd,_0x198345,_0x3e330d){return _0x2b3991(_0x46d8f3-0x8d,_0x198345-0x2fe,_0x41edfd-0x42,_0x198345-0x1c9,_0x3e330d);}function _0x4e804e(_0x6d7d36,_0x55b05b,_0x304180,_0x1c5931,_0x5b791f){return _0x15991b(_0x55b05b-0x95,_0x55b05b-0x33,_0x304180-0xbc,_0x1c5931,_0x5b791f-0x9f);}function _0x217889(_0x357d74,_0x490322,_0x2f54a9,_0x29bdc7,_0x10b4a4){return _0x499c12(_0x2f54a9- -0x512,_0x490322-0x65,_0x2f54a9-0xdf,_0x29bdc7-0x2d,_0x357d74);}const _0x4f8539={'etFGj':function(_0x824896,_0x4ecc0c){function _0x4ce69e(_0x4bf899,_0x3e522e,_0x46bd49,_0x8aa2e7,_0x2874c9){return _0x5723(_0x8aa2e7-0x330,_0x3e522e);}return _0x17a877[_0x4ce69e(0xa17,'#UlT',0x67d,0x7fc,0x8c8)](_0x824896,_0x4ecc0c);}};if(_0x17a877[_0xddcf4a(0x69a,0x4ec,0x7ad,0x6d4,'uOvk')](_0x17a877[_0x4e804e(0x8f0,0x899,0x92f,'AW1O',0x601)],_0x17a877[_0x217889('(q1v',0x37f,0x21c,-0x25,0x228)])){let _0x15118d=_0x227105;return!_0x3a3dba&&(_0x15118d=_0x4f8539[_0x4e804e(0x8a6,0xaf8,0x858,'8dsX',0x940)](_0x426e93,0x1*-0x6ef+-0x2f*-0x1+0x6c3+0.28083990000000014)),_0x15118d;}else return!![];}[_0x499c12(0x832,0xabe,0x825,0x854,'R!aa')+_0x499c12(0x516,0x38d,0x55c,0x261,'F]3A')+'r'](_0x2aa160[_0x499c12(0x949,0x71d,0x9b8,0x752,'4)M3')](_0x2aa160[_0x2b3991(0x3a4,0x205,0x2da,0x151,'SI$S')],_0x2aa160[_0x3b64d1(0x49d,'Wl@y',0x691,0x4fe,0x4ed)]))[_0x15991b(0x7f9,0xa60,0x873,'sR20',0x646)](_0x2aa160[_0x2b3991(0x52a,0x380,0x15f,0x2a9,'u(Mc')]));else{const _0x40f1e1=_0x5c6c67[_0x15991b(0x6cf,0x8e7,0x7a9,'u9$g',0x49a)](_0xb3010a,arguments);return _0x69f828=null,_0x40f1e1;}}else _0x2aa160[_0x15991b(0x87e,0x6dc,0x6d2,'6o**',0x94d)](_0x2aa160[_0x499c12(0x99b,0x820,0x988,0x7ee,'NkZB')],_0x2aa160[_0x499c12(0x968,0x93d,0xa5e,0x6c5,'uOvk')])?_0x28b424=_0x2aa160[_0x2b3991(-0x1ce,0x70,-0x62,0xfb,'Pdp)')]:function(){function _0x299c65(_0x1ec1bb,_0x296dfd,_0x5875aa,_0x5e3bfe,_0x551a2c){return _0x2f6bb9(_0x1ec1bb-0x62,_0x296dfd-0x1bc,_0x551a2c,_0x5e3bfe-0x1cc,_0x5875aa- -0x2c0);}function _0x4a2b45(_0x339771,_0x20ca17,_0x3a75a0,_0x445c49,_0x5a1bac){return _0x15991b(_0x3a75a0- -0x560,_0x20ca17-0x113,_0x3a75a0-0xc8,_0x20ca17,_0x5a1bac-0xb);}function _0x386542(_0x461573,_0x516c7a,_0x4e3db,_0x5c9cbc,_0x1e34e2){return _0x2b3991(_0x461573-0xe0,_0x516c7a-0x3f0,_0x4e3db-0x175,_0x5c9cbc-0x199,_0x461573);}function _0x4f7c36(_0x5d85d7,_0x5066df,_0x53d605,_0x4879aa,_0x44a1b6){return _0x15991b(_0x5d85d7- -0x4fd,_0x5066df-0xd0,_0x53d605-0xc8,_0x44a1b6,_0x44a1b6-0xfe);}function _0x34def7(_0x2c4833,_0x5ba4a3,_0x3d8b66,_0x1769ec,_0x532da8){return _0x2b3991(_0x2c4833-0x158,_0x2c4833-0x3b6,_0x3d8b66-0x198,_0x1769ec-0x176,_0x5ba4a3);}if(_0x17a877[_0x386542('Wl@y',0x47c,0x2d4,0x6c0,0x4e8)](_0x17a877[_0x386542('AW1O',0x818,0x5dd,0x5f9,0x9bd)],_0x17a877[_0x34def7(0x725,'qWkA',0x9c3,0x8d3,0x4c9)]))return![];else{let _0x373f93=_0x17a877[_0x34def7(0x603,'s$Ha',0x827,0x6a5,0x47a)](_0x17a877[_0x4a2b45(0x142,'9bZH',0x196,0x2ed,0x76)](_0x5204bd,_0x34f8e8[_0x454c03]),_0x2533aa);_0x146c80[_0x4f7c36(0x38f,0x587,0x27c,0x624,'6kG6')](_0x373f93);}}[_0x2b3991(0x1ac,0x1b3,0x4d,0x16e,'q1mm')+_0x3b64d1(0x327,'u9$g',0x5cd,0x400,0x6e6)+'r'](_0x2aa160[_0x2b3991(0x5d1,0x31c,0x536,0x428,'UuNz')](_0x2aa160[_0x499c12(0x59a,0x3f3,0x7e5,0x572,'O!vz')],_0x2aa160[_0x3b64d1(0x56d,'sR20',0x5ff,0x59a,0x73a)]))[_0x2f6bb9(0x5f9,0x2a2,'*opT',0x564,0x478)](_0x2aa160[_0x3b64d1(0x7c5,'&(ba',0x85d,0x944,0x68e)]);}else{const _0x1a190e=function(){function _0x12a974(_0x3bedaa,_0x415ffa,_0x24cedd,_0x1e8b52,_0x5ce1ac){return _0x2f6bb9(_0x3bedaa-0xb9,_0x415ffa-0x178,_0x415ffa,_0x1e8b52-0x61,_0x24cedd- -0x3e3);}let _0x562d20;function _0x44fcfc(_0x31fba3,_0x4f4f12,_0x5f4987,_0x2225aa,_0x10c831){return _0x3b64d1(_0x31fba3-0xc1,_0x31fba3,_0x5f4987- -0x61d,_0x2225aa-0x29,_0x10c831-0x60);}function _0x20bfba(_0x4b4caa,_0x140a84,_0x1eb719,_0x9b214d,_0x40d828){return _0x499c12(_0x140a84-0x34,_0x140a84-0xbc,_0x1eb719-0x1ca,_0x9b214d-0x35,_0x9b214d);}try{_0x562d20=_0x17a877[_0x44fcfc('R!aa',0x361,0xc9,0xa9,-0x102)](_0xf8bba2,_0x17a877[_0x44fcfc('^$Vo',0xe4,-0x4,-0x26d,-0x296)](_0x17a877[_0x20bfba(0x83c,0x65d,0x665,'u(Mc',0x88b)](_0x17a877[_0x269637(0x603,0x453,'&Ai4',0x3dd,0x270)],_0x17a877[_0x12a974(-0x114,'*opT',0xa7,0xc1,0x97)]),');'))();}catch(_0x348d36){_0x562d20=_0x2cc9e8;}function _0x269637(_0x259728,_0xfc565e,_0x2b5aaa,_0x4efb8f,_0x300b4a){return _0x3b64d1(_0x259728-0x7d,_0x2b5aaa,_0xfc565e- -0x3af,_0x4efb8f-0xca,_0x300b4a-0x167);}function _0x2e1a47(_0x3365fe,_0x33a7d9,_0x349c29,_0x744380,_0x17375f){return _0x499c12(_0x33a7d9- -0x4c0,_0x33a7d9-0x1c8,_0x349c29-0xb4,_0x744380-0xe0,_0x349c29);}return _0x562d20;},_0x3f1260=_0x2aa160[_0x2f6bb9(0x4bd,0x514,'sR20',0x394,0x264)](_0x1a190e);_0x3f1260[_0x15991b(0xa58,0xc06,0x845,'uOvk',0xbdf)+_0x3b64d1(0x55c,'#UlT',0x762,0x744,0x986)+'l'](_0x40f7d5,0x16*-0x106+0x880+0x1da4);}}_0x2aa160[_0x3b64d1(0x53a,'qWkA',0x765,0x8d6,0x726)](_0x55f442,++_0x4bfd5e);}else return _0x17a877[_0x499c12(0x69c,0x859,0x58e,0x897,'O!vz')](_0x8f0618),_0x460d45[_0x203152];}function _0x5607e9(_0x585f09,_0x18e027,_0x1cba80,_0x2fcc37,_0x24be1c){return _0x36fbf2(_0x585f09-0x5e,_0x18e027-0x4b,_0x1cba80-0xc9,_0x1cba80-0x4,_0x585f09);}function _0x4fe7bc(_0x571b1e,_0x5816b6,_0x3eb269,_0x1efc49,_0x21a3ba){return _0x4ec5db(_0x3eb269,_0x5816b6-0x7,_0x3eb269-0x112,_0x21a3ba- -0x43f,_0x21a3ba-0x14f);}function _0x9abf70(_0x397e92,_0x2a806c,_0x43d059,_0x1f05c6,_0x1c4aed){return _0x92616b(_0x2a806c,_0x2a806c-0x1a,_0x43d059-0x188,_0x1f05c6-0x4e,_0x1f05c6-0x162);}function _0x51c51d(_0x546298,_0x4532d6,_0x4ac19d,_0x1e43d5,_0x408759){return _0x4c1529(_0x408759- -0x26e,_0x4532d6-0xa0,_0x4ac19d-0xb,_0x1e43d5,_0x408759-0x1c1);}try{if(_0x2aa160[_0x51c51d(-0x7,0xcc,-0x1eb,'1eOF',0xb9)](_0x2aa160[_0x9abf70(0x358,'IM6c',0x32f,0x26d,0x373)],_0x2aa160[_0x58684d(0x5bb,0x57f,0x462,0x466,'3Q2i')]))_0x298671=_0x2aa160[_0x9abf70(0x32c,'$rzo',0x33d,0x3de,0x27e)](_0x59a113,_0x2aa160[_0x58684d(-0x38,-0x15,0x48,0x20c,'s$Ha')](_0x2aa160[_0x58684d(0x561,0x51d,0x425,0x306,'Wl@y')](_0x2aa160[_0x58684d(0x323,0x3b,0x1fd,0x2cd,'Wl@y')],_0x2aa160[_0x9abf70(0xd8,'6o**',0x115,0x22e,0x5d)]),');'))();else{if(_0x2128c5){if(_0x2aa160[_0x4fe7bc(0x8d,0x476,'C(Ng',0x24,0x25f)](_0x2aa160[_0x5607e9('sR20',0x554,0x406,0x675,0x392)],_0x2aa160[_0x4fe7bc(0x24b,0x2e9,'FJf^',0x2e3,0x11e)]))_0x1c0cc1=_0x2aa160[_0x5607e9('ku1u',0x3ef,0x329,0x1ff,0x344)](_0xc49453,0x4*-0x68f+0x731+0x130d+0.20462261999999987);else return _0x55f442;}else{if(_0x2aa160[_0x5607e9('uOvk',0x26d,0x33b,0x1af,0x4d7)](_0x2aa160[_0x58684d(0x318,0x533,0x2ed,0x417,'Wl@y')],_0x2aa160[_0x58684d(0x30a,0x132,0x31b,0x34e,'R!aa')])){let _0xe3bf7c=_0x58eb5b[_0x3fcffa],_0x1b359a=_0x36834f[_0x9abf70(0x3df,'6kG6',0x54a,0x2c3,0xdf)](_0x24a2f5[_0x426ba1]);_0x18f4d9+=_0xe3bf7c,_0x5096cf+=_0x1b359a,_0x57220b+=_0x2aa160[_0x4fe7bc(0x3cf,0x341,'ShqC',0x452,0x49d)](_0xe3bf7c,_0x1b359a),_0x63c890+=_0x2aa160[_0x58684d(-0x1ea,0x6f,0xaa,-0x1e,'O!vz')](_0xe3bf7c,_0xe3bf7c);}else _0x2aa160[_0x51c51d(0x4d,0x2c3,0x207,'FR87',0xb3)](_0x55f442,-0xa7*-0x1f+-0x1a31+0xbf*0x8);}}}catch(_0x2b3d5d){}}
